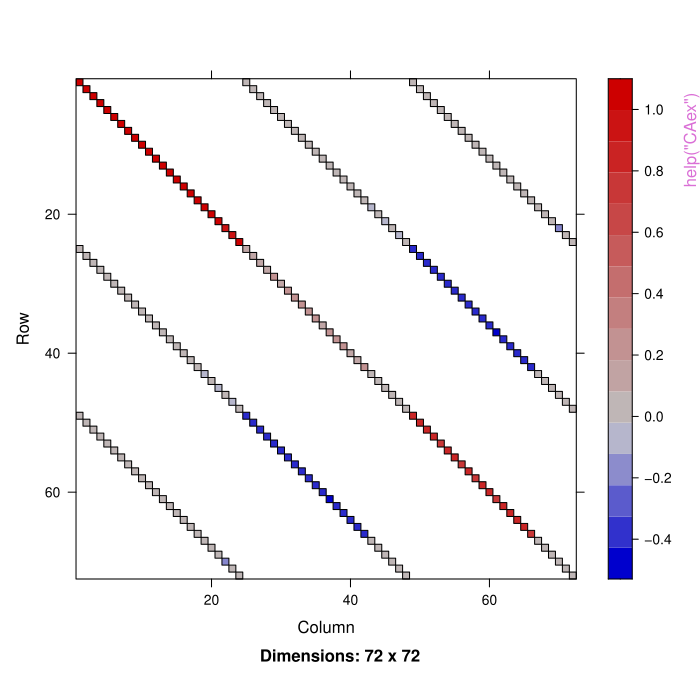

Write the R code that produced this figure.
pkgname <- "Matrix"
source(file.path(R.home("share"), "R", "examples-header.R"))
options(warn = 1)
library('Matrix')

base::assign(".oldSearch", base::search(), pos = 'CheckExEnv')
base::assign(".old_wd", base::getwd(), pos = 'CheckExEnv')
cleanEx()
nameEx("BunchKaufman-class")
### * BunchKaufman-class

flush(stderr()); flush(stdout())

### Name: BunchKaufman-class
### Title: Dense Bunch-Kaufman Factorizations
### Aliases: BunchKaufman-class pBunchKaufman-class
###   coerce,BunchKaufman,dtrMatrix-method
###   coerce,pBunchKaufman,dtpMatrix-method
###   determinant,BunchKaufman,logical-method
###   determinant,pBunchKaufman,logical-method
### Keywords: algebra array classes

### ** Examples

## Don't show: 
 
library(stats, pos = "package:base", verbose = FALSE)
library(utils, pos = "package:base", verbose = FALSE)
## End(Don't show)
showClass("BunchKaufman")
set.seed(1)

n <- 6L
(A <- forceSymmetric(Matrix(rnorm(n * n), n, n)))

## With dimnames, to see that they are propagated :
dimnames(A) <- rep.int(list(paste0("x", seq_len(n))), 2L)

(bk.A <- BunchKaufman(A))
str(e.bk.A <- expand2(bk.A, complete = FALSE), max.level = 2L)
str(E.bk.A <- expand2(bk.A, complete =  TRUE), max.level = 2L)

## Underlying LAPACK representation
(m.bk.A <- as(bk.A, "dtrMatrix"))
stopifnot(identical(as(m.bk.A, "matrix"), `dim<-`(bk.A@x, bk.A@Dim)))

## Number of factors is 2*b+1, b <= n, which can be nontrivial ...
(b <- (length(E.bk.A) - 1L) %/% 2L)

ae1 <- function(a, b, ...) all.equal(as(a, "matrix"), as(b, "matrix"), ...)
ae2 <- function(a, b, ...) ae1(unname(a), unname(b), ...)

## A ~ U DU U', U := prod(Pk Uk) in floating point
stopifnot(exprs = {
    identical(names(e.bk.A), c("U", "DU", "U."))
    identical(e.bk.A[["U" ]], Reduce(`%*%`, E.bk.A[seq_len(b)]))
    identical(e.bk.A[["U."]], t(e.bk.A[["U"]]))
    ae1(A, with(e.bk.A, U %*% DU %*% U.))
})

## Factorization handled as factorized matrix
b <- rnorm(n)
stopifnot(identical(det(A), det(bk.A)),
          identical(solve(A, b), solve(bk.A, b)))



cleanEx()
nameEx("BunchKaufman-methods")
### * BunchKaufman-methods

flush(stderr()); flush(stdout())

### Name: BunchKaufman-methods
### Title: Methods for Bunch-Kaufman Factorization
### Aliases: BunchKaufman BunchKaufman-methods
###   BunchKaufman,dspMatrix-method BunchKaufman,dsyMatrix-method
###   BunchKaufman,matrix-method
### Keywords: algebra array methods

### ** Examples

## Don't show: 
 
library(utils, pos = "package:base", verbose = FALSE)
## End(Don't show)
showMethods("BunchKaufman", inherited = FALSE)
set.seed(0)

data(CAex, package = "Matrix")
class(CAex) # dgCMatrix
isSymmetric(CAex) # symmetric, but not formally

A <- as(CAex, "symmetricMatrix")
class(A) # dsCMatrix

## Have methods for denseMatrix (unpacked and packed),
## but not yet sparseMatrix ...
## Not run: 
##D (bk.A <- BunchKaufman(A))
## End(Not run)
(bk.A <- BunchKaufman(as(A, "unpackedMatrix")))

## A ~ U DU U' in floating point
str(e.bk.A <- expand2(bk.A), max.level = 2L)
stopifnot(all.equal(as(A, "matrix"), as(Reduce(`%*%`, e.bk.A), "matrix")))



cleanEx()
nameEx("CAex")
### * CAex

flush(stderr()); flush(stdout())

### Name: CAex
### Title: Albers' example Matrix with "Difficult" Eigen Factorization
### Aliases: CAex
### Keywords: datasets

### ** Examples

## Don't show: 
 
library(utils, pos = "package:base", verbose = FALSE)
## End(Don't show)
data(CAex, package = "Matrix")
str(CAex) # of class "dgCMatrix"

image(CAex)# -> it's a simple band matrix with 5 bands
## and the eigen values are basically 1 (42 times) and 0 (30 x):
zapsmall(ev <- eigen(CAex, only.values=TRUE)$values)
## i.e., the matrix is symmetric, hence
sCA <- as(CAex, "symmetricMatrix")
## and
stopifnot(class(sCA) == "dsCMatrix",
          as(sCA, "matrix") == as(CAex, "matrix"))



cleanEx()
nameEx("CHMfactor-class")
### * CHMfactor-class

flush(stderr()); flush(stdout())

### Name: CHMfactor-class
### Title: Sparse Cholesky Factorizations
### Aliases: CHMfactor-class CHMsimpl-class CHMsuper-class dCHMsimpl-class
###   dCHMsuper-class nCHMsimpl-class nCHMsuper-class
###   coerce,CHMsimpl,dtCMatrix-method coerce,CHMsuper,dgCMatrix-method
###   determinant,CHMfactor,logical-method diag,CHMfactor-method
###   update,CHMfactor-method isLDL
### Keywords: algebra array classes programming utilities

### ** Examples

## Don't show: 
 
library(stats, pos = "package:base", verbose = FALSE)
library(utils, pos = "package:base", verbose = FALSE)
## End(Don't show)
showClass("dCHMsimpl")
showClass("dCHMsuper")
set.seed(2)

m <- 1000L
n <- 200L
M <- rsparsematrix(m, n, 0.01)
A <- crossprod(M)

## With dimnames, to see that they are propagated :
dimnames(A) <- dn <- rep.int(list(paste0("x", seq_len(n))), 2L)

(ch.A <- Cholesky(A)) # pivoted, by default
str(e.ch.A <- expand2(ch.A, LDL =  TRUE), max.level = 2L)
str(E.ch.A <- expand2(ch.A, LDL = FALSE), max.level = 2L)

ae1 <- function(a, b, ...) all.equal(as(a, "matrix"), as(b, "matrix"), ...)
ae2 <- function(a, b, ...) ae1(unname(a), unname(b), ...)

## A ~ P1' L1 D L1' P1 ~ P1' L L' P1 in floating point
stopifnot(exprs = {
    identical(names(e.ch.A), c("P1.", "L1", "D", "L1.", "P1"))
    identical(names(E.ch.A), c("P1.", "L" ,      "L." , "P1"))
    identical(e.ch.A[["P1"]],
              new("pMatrix", Dim = c(n, n), Dimnames = c(list(NULL), dn[2L]),
                  margin = 2L, perm = invertPerm(ch.A@perm, 0L, 1L)))
    identical(e.ch.A[["P1."]], t(e.ch.A[["P1"]]))
    identical(e.ch.A[["L1."]], t(e.ch.A[["L1"]]))
    identical(E.ch.A[["L." ]], t(E.ch.A[["L" ]]))
    identical(e.ch.A[["D"]], Diagonal(x = diag(ch.A)))
    all.equal(E.ch.A[["L"]], with(e.ch.A, L1 %*% sqrt(D)))
    ae1(A, with(e.ch.A, P1. %*% L1 %*% D %*% L1. %*% P1))
    ae1(A, with(E.ch.A, P1. %*% L  %*%         L.  %*% P1))
    ae2(A[ch.A@perm + 1L, ch.A@perm + 1L], with(e.ch.A, L1 %*% D %*% L1.))
    ae2(A[ch.A@perm + 1L, ch.A@perm + 1L], with(E.ch.A, L  %*%         L. ))
})

## Factorization handled as factorized matrix
## (in some cases only optionally, depending on arguments)
b <- rnorm(n)
stopifnot(identical(det(A), det(ch.A, sqrt = FALSE)),
          identical(solve(A, b), solve(ch.A, b, system = "A")))

u1 <- update(ch.A,   A , mult = sqrt(2))
u2 <- update(ch.A, t(M), mult = sqrt(2)) # updating with crossprod(M), not M
stopifnot(all.equal(u1, u2, tolerance = 1e-14))



cleanEx()
nameEx("Cholesky-class")
### * Cholesky-class

flush(stderr()); flush(stdout())

### Name: Cholesky-class
### Title: Dense Cholesky Factorizations
### Aliases: Cholesky-class pCholesky-class
###   coerce,Cholesky,dtrMatrix-method coerce,pCholesky,dtpMatrix-method
###   determinant,Cholesky,logical-method
###   determinant,pCholesky,logical-method diag,Cholesky-method
###   diag,pCholesky-method
### Keywords: algebra array classes

### ** Examples

## Don't show: 
 
library(stats, pos = "package:base", verbose = FALSE)
library(utils, pos = "package:base", verbose = FALSE)
## End(Don't show)
showClass("Cholesky")
set.seed(1)

m <- 30L
n <- 6L
(A <- crossprod(Matrix(rnorm(m * n), m, n)))

## With dimnames, to see that they are propagated :
dimnames(A) <- dn <- rep.int(list(paste0("x", seq_len(n))), 2L)

(ch.A <- Cholesky(A)) # pivoted, by default
str(e.ch.A <- expand2(ch.A, LDL =  TRUE), max.level = 2L)
str(E.ch.A <- expand2(ch.A, LDL = FALSE), max.level = 2L)

## Underlying LAPACK representation
(m.ch.A <- as(ch.A, "dtrMatrix")) # which is L', not L, because
A@uplo == "U"
stopifnot(identical(as(m.ch.A, "matrix"), `dim<-`(ch.A@x, ch.A@Dim)))

ae1 <- function(a, b, ...) all.equal(as(a, "matrix"), as(b, "matrix"), ...)
ae2 <- function(a, b, ...) ae1(unname(a), unname(b), ...)

## A ~ P1' L1 D L1' P1 ~ P1' L L' P1 in floating point
stopifnot(exprs = {
    identical(names(e.ch.A), c("P1.", "L1", "D", "L1.", "P1"))
    identical(names(E.ch.A), c("P1.", "L" ,      "L." , "P1"))
    identical(e.ch.A[["P1"]],
              new("pMatrix", Dim = c(n, n), Dimnames = c(list(NULL), dn[2L]),
                  margin = 2L, perm = invertPerm(ch.A@perm)))
    identical(e.ch.A[["P1."]], t(e.ch.A[["P1"]]))
    identical(e.ch.A[["L1."]], t(e.ch.A[["L1"]]))
    identical(E.ch.A[["L." ]], t(E.ch.A[["L" ]]))
    identical(e.ch.A[["D"]], Diagonal(x = diag(ch.A)))
    all.equal(E.ch.A[["L"]], with(e.ch.A, L1 %*% sqrt(D)))
    ae1(A, with(e.ch.A, P1. %*% L1 %*% D %*% L1. %*% P1))
    ae1(A, with(E.ch.A, P1. %*% L  %*%         L.  %*% P1))
    ae2(A[ch.A@perm, ch.A@perm], with(e.ch.A, L1 %*% D %*% L1.))
    ae2(A[ch.A@perm, ch.A@perm], with(E.ch.A, L  %*%         L. ))
})

## Factorization handled as factorized matrix
b <- rnorm(n)
all.equal(det(A), det(ch.A), tolerance = 0)
all.equal(solve(A, b), solve(ch.A, b), tolerance = 0)

## For identical results, we need the _unpivoted_ factorization
## computed by det(A) and solve(A, b)
(ch.A.nopivot <- Cholesky(A, perm = FALSE))
stopifnot(identical(det(A), det(ch.A.nopivot)),
          identical(solve(A, b), solve(ch.A.nopivot, b)))



cleanEx()
nameEx("Cholesky")
### * Cholesky

flush(stderr()); flush(stdout())

### Name: Cholesky-methods
### Title: Methods for Cholesky Factorization
### Aliases: Cholesky Cholesky-methods Cholesky,ddiMatrix-method
###   Cholesky,diagonalMatrix-method Cholesky,dsCMatrix-method
###   Cholesky,dsRMatrix-method Cholesky,dsTMatrix-method
###   Cholesky,dspMatrix-method Cholesky,dsyMatrix-method
###   Cholesky,generalMatrix-method Cholesky,matrix-method
###   Cholesky,symmetricMatrix-method Cholesky,triangularMatrix-method
###   .SuiteSparse_version
### Keywords: algebra array methods

### ** Examples

## Don't show: 
 
library(stats, pos = "package:base", verbose = FALSE)
library(utils, pos = "package:base", verbose = FALSE)
## End(Don't show)
showMethods("Cholesky", inherited = FALSE)
set.seed(0)

## ---- Dense ----------------------------------------------------------

## .... Positive definite ..............................................

n <- 6L
(A1 <- crossprod(Matrix(rnorm(n * n), n, n)))
(ch.A1.nopivot <- Cholesky(A1, perm = FALSE))
(ch.A1 <- Cholesky(A1))
stopifnot(exprs = {
    length(ch.A1@perm) == ncol(A1)
    isPerm(ch.A1@perm)
    is.unsorted(ch.A1@perm) # typically not the identity permutation
    length(ch.A1.nopivot@perm) == 0L
})

## A ~ P1' L D L' P1 ~ P1' L L' P1 in floating point
str(e.ch.A1 <- expand2(ch.A1, LDL =  TRUE), max.level = 2L)
str(E.ch.A1 <- expand2(ch.A1, LDL = FALSE), max.level = 2L)
stopifnot(exprs = {
    all.equal(as(A1, "matrix"), as(Reduce(`%*%`, e.ch.A1), "matrix"))
    all.equal(as(A1, "matrix"), as(Reduce(`%*%`, E.ch.A1), "matrix"))
})

## .... Positive semidefinite but not positive definite ................

A2 <- A1
A2[1L, ] <- A2[, 1L] <- 0
A2
try(Cholesky(A2, perm = FALSE)) # fails as not positive definite
ch.A2 <- Cholesky(A2) # returns, with a warning and ...
A2.hat <- Reduce(`%*%`, expand2(ch.A2, LDL = FALSE))
norm(A2 - A2.hat, "2") / norm(A2, "2") # 7.670858e-17

## .... Not positive semidefinite ......................................

A3 <- A1
A3[1L, ] <- A3[, 1L] <- -1
A3
try(Cholesky(A3, perm = FALSE)) # fails as not positive definite
ch.A3 <- Cholesky(A3) # returns, with a warning and ...
A3.hat <- Reduce(`%*%`, expand2(ch.A3, LDL = FALSE))
norm(A3 - A3.hat, "2") / norm(A3, "2") # 1.781568

## Indeed, 'A3' is not positive semidefinite, but 'A3.hat' _is_
ch.A3.hat <- Cholesky(A3.hat)
A3.hat.hat <- Reduce(`%*%`, expand2(ch.A3.hat, LDL = FALSE))
norm(A3.hat - A3.hat.hat, "2") / norm(A3.hat, "2") # 1.777944e-16

## ---- Sparse ---------------------------------------------------------

## Really just three cases modulo permutation :
##
##            type        factorization  minors of P1 A P1'
##   1  simplicial  P1 A P1' = L1 D L1'             nonzero
##   2  simplicial  P1 A P1' = L    L '            positive
##   3  supernodal  P1 A P2' = L    L '            positive

data(KNex, package = "Matrix")
A4 <- crossprod(KNex[["mm"]])

ch.A4 <-
list(pivoted =
     list(simpl1 = Cholesky(A4, perm =  TRUE, super = FALSE, LDL =  TRUE),
          simpl0 = Cholesky(A4, perm =  TRUE, super = FALSE, LDL = FALSE),
          super0 = Cholesky(A4, perm =  TRUE, super =  TRUE             )),
     unpivoted =
     list(simpl1 = Cholesky(A4, perm = FALSE, super = FALSE, LDL =  TRUE),
          simpl0 = Cholesky(A4, perm = FALSE, super = FALSE, LDL = FALSE),
          super0 = Cholesky(A4, perm = FALSE, super =  TRUE             )))
ch.A4

s <- simplify2array
rapply2 <- function(object, f, ...) rapply(object, f, , , how = "list", ...)

s(rapply2(ch.A4, isLDL))
s(m.ch.A4 <- rapply2(ch.A4, expand1, "L")) # giving L = L1 sqrt(D)

## By design, the pivoted and simplicial factorizations
## are more sparse than the unpivoted and supernodal ones ...
s(rapply2(m.ch.A4, object.size))

## Which is nicely visualized by lattice-based methods for 'image'
inm <- c("pivoted", "unpivoted")
jnm <- c("simpl1", "simpl0", "super0")
for(i in 1:2)
for(j in 1:3)
print(image(m.ch.A4[[c(i, j)]], main = paste(inm[i], jnm[j])),
            split = c(j, i, 3L, 2L), more = i * j < 6L)

simpl1 <- ch.A4[[c("pivoted", "simpl1")]]
stopifnot(exprs = {
    length(simpl1@perm) == ncol(A4)
    isPerm(simpl1@perm, 0L)
    is.unsorted(simpl1@perm) # typically not the identity permutation
})

## One can expand with and without D regardless of isLDL(.),
## but "without" requires L = L1 sqrt(D), which is conditional
## on min(diag(D)) >= 0, hence "with" is the default
isLDL(simpl1)
stopifnot(min(diag(simpl1)) >= 0)
str(e.ch.A4 <- expand2(simpl1, LDL =  TRUE), max.level = 2L) # default
str(E.ch.A4 <- expand2(simpl1, LDL = FALSE), max.level = 2L)
stopifnot(exprs = {
    all.equal(E.ch.A4[["L" ]], e.ch.A4[["L1" ]] %*% sqrt(e.ch.A4[["D"]]))
    all.equal(E.ch.A4[["L."]], sqrt(e.ch.A4[["D"]]) %*% e.ch.A4[["L1."]])
    all.equal(A4, as(Reduce(`%*%`, e.ch.A4), "symmetricMatrix"))
    all.equal(A4, as(Reduce(`%*%`, E.ch.A4), "symmetricMatrix"))
})

## The "same" permutation matrix with "alternate" representation
## [i, perm[i]] {margin=1} <-> [invertPerm(perm)[j], j] {margin=2}
alt <- function(P) {
    P@margin <- 1L + !(P@margin - 1L) # 1 <-> 2
    P@perm <- invertPerm(P@perm)
    P
}

## Expansions are elegant but inefficient (transposes are redundant)
## hence programmers should consider methods for 'expand1' and 'diag'
stopifnot(exprs = {
    identical(expand1(simpl1, "P1"), alt(e.ch.A4[["P1"]]))
    identical(expand1(simpl1, "L"), E.ch.A4[["L"]])
    identical(Diagonal(x = diag(simpl1)), e.ch.A4[["D"]])
})

## chol(A, pivot = value) is a simple wrapper around
## Cholesky(A, perm = value, LDL = FALSE, super = FALSE),
## returning L' = sqrt(D) L1' _but_ giving no information
## about the permutation P1
selectMethod("chol", "dsCMatrix")
stopifnot(all.equal(chol(A4, pivot = TRUE), E.ch.A4[["L."]]))

## Now a symmetric matrix with positive _and_ negative eigenvalues,
## hence _not_ positive semidefinite
A5 <- new("dsCMatrix",
          Dim = c(7L, 7L),
          p = c(0:1, 3L, 6:7, 10:11, 15L),
          i = c(0L, 0:1, 0:3, 2:5, 3:6),
          x = c(1, 6, 38, 10, 60, 103, -4, 6, -32, -247, -2, -16, -128, -2, -67))
(ev <- eigen(A5, only.values = TRUE)$values)
(t.ev <- table(factor(sign(ev), -1:1))) # the matrix "inertia"

ch.A5 <- Cholesky(A5)
isLDL(ch.A5)
(d.A5 <- diag(ch.A5)) # diag(D) is partly negative

## Sylvester's law of inertia holds here, but not in general
## in finite precision arithmetic
stopifnot(identical(table(factor(sign(d.A5), -1:1)), t.ev))

try(expand1(ch.A5, "L"))         # unable to compute L = L1 sqrt(D)
try(expand2(ch.A5, LDL = FALSE)) # ditto
try(chol(A5, pivot = TRUE))      # ditto

## The default expansion is "square root free" and still works here
str(e.ch.A5 <- expand2(ch.A5, LDL = TRUE), max.level = 2L)
stopifnot(all.equal(A5, as(Reduce(`%*%`, e.ch.A5), "symmetricMatrix")))

## Version of the SuiteSparse library, which includes CHOLMOD
.SuiteSparse_version()



cleanEx()
nameEx("CsparseMatrix-class")
### * CsparseMatrix-class

flush(stderr()); flush(stdout())

### Name: CsparseMatrix-class
### Title: Class "CsparseMatrix" of Sparse Matrices in Column-compressed
###   Form
### Aliases: CsparseMatrix-class Arith,CsparseMatrix,CsparseMatrix-method
###   Arith,CsparseMatrix,numeric-method Arith,numeric,CsparseMatrix-method
###   Compare,CsparseMatrix,CsparseMatrix-method
###   Logic,CsparseMatrix,CsparseMatrix-method Math,CsparseMatrix-method
###   coerce,CsparseMatrix,sparseVector-method
###   coerce,matrix,CsparseMatrix-method coerce,vector,CsparseMatrix-method
###   diag,CsparseMatrix-method diag<-,CsparseMatrix-method
###   log,CsparseMatrix-method t,CsparseMatrix-method .validateCsparse
### Keywords: array classes

### ** Examples

getClass("CsparseMatrix")

## The common validity check function (based on C code):
getValidity(getClass("CsparseMatrix"))



cleanEx()
nameEx("Diagonal")
### * Diagonal

flush(stderr()); flush(stdout())

### Name: Diagonal
### Title: Construct a Diagonal Matrix
### Aliases: Diagonal .sparseDiagonal .trDiagonal .symDiagonal
### Keywords: array utilities

### ** Examples

## Don't show: 
 
library(stats, pos = "package:base", verbose = FALSE)
## End(Don't show)
Diagonal(3)
Diagonal(x = 10^(3:1))
Diagonal(x = (1:4) >= 2)#-> "ldiMatrix"

## Use Diagonal() + kronecker() for "repeated-block" matrices:
M1 <- Matrix(0+0:5, 2,3)
(M <- kronecker(Diagonal(3), M1))

(S <- crossprod(Matrix(rbinom(60, size=1, prob=0.1), 10,6)))
(SI <- S + 10*.symDiagonal(6)) # sparse symmetric still
stopifnot(is(SI, "dsCMatrix"))
(I4 <- .sparseDiagonal(4, shape="t"))# now (2012-10) unitriangular
stopifnot(I4@diag == "U", all(I4 == diag(4)))
## Don't show: 
  L <- Diagonal(5, TRUE)
  stopifnot(L@diag == "U", identical(L, Diagonal(5) > 0))
## End(Don't show)



cleanEx()
nameEx("Hilbert")
### * Hilbert

flush(stderr()); flush(stdout())

### Name: Hilbert
### Title: Generate a Hilbert matrix
### Aliases: Hilbert
### Keywords: array utilities

### ** Examples

Hilbert(6)



cleanEx()
nameEx("KNex")
### * KNex

flush(stderr()); flush(stdout())

### Name: KNex
### Title: Koenker-Ng Example Sparse Model Matrix and Response Vector
### Aliases: KNex
### Keywords: datasets

### ** Examples

## Don't show: 
 
library(utils, pos = "package:base", verbose = FALSE)
## End(Don't show)
data(KNex, package = "Matrix")
class(KNex$mm)
dim(KNex$mm)
image(KNex$mm)
str(KNex)

system.time( # a fraction of a second
  sparse.sol <- with(KNex, solve(crossprod(mm), crossprod(mm, y))))

head(round(sparse.sol,3))

## Compare with QR-based solution ("more accurate, but slightly slower"):
system.time(
  sp.sol2 <- with(KNex, qr.coef(qr(mm), y) ))

all.equal(sparse.sol, sp.sol2, tolerance = 1e-13) # TRUE



cleanEx()
nameEx("KhatriRao")
### * KhatriRao

flush(stderr()); flush(stdout())

### Name: KhatriRao
### Title: Khatri-Rao Matrix Product
### Aliases: KhatriRao
### Keywords: algebra arith array utilities

### ** Examples

## Example with very small matrices:
m <- matrix(1:12,3,4)
d <- diag(1:4)
KhatriRao(m,d)
KhatriRao(d,m)
dimnames(m) <- list(LETTERS[1:3], letters[1:4])
KhatriRao(m,d, make.dimnames=TRUE)
KhatriRao(d,m, make.dimnames=TRUE)
dimnames(d) <- list(NULL, paste0("D", 1:4))
KhatriRao(m,d, make.dimnames=TRUE)
KhatriRao(d,m, make.dimnames=TRUE)
dimnames(d) <- list(paste0("d", 10*1:4), paste0("D", 1:4))
(Kmd <- KhatriRao(m,d, make.dimnames=TRUE))
(Kdm <- KhatriRao(d,m, make.dimnames=TRUE))

nm <- as(m, "nsparseMatrix")
nd <- as(d, "nsparseMatrix")
KhatriRao(nm,nd, make.dimnames=TRUE)
KhatriRao(nd,nm, make.dimnames=TRUE)

stopifnot(dim(KhatriRao(m,d)) == c(nrow(m)*nrow(d), ncol(d)))
## border cases / checks:
zm <- nm; zm[] <- FALSE # all FALSE matrix
stopifnot(all(K1 <- KhatriRao(nd, zm) == 0), identical(dim(K1), c(12L, 4L)),
          all(K2 <- KhatriRao(zm, nd) == 0), identical(dim(K2), c(12L, 4L)))

d0 <- d; d0[] <- 0; m0 <- Matrix(d0[-1,])
stopifnot(all(K3 <- KhatriRao(d0, m) == 0), identical(dim(K3), dim(Kdm)),
	  all(K4 <- KhatriRao(m, d0) == 0), identical(dim(K4), dim(Kmd)),
	  all(KhatriRao(d0, d0) == 0), all(KhatriRao(m0, d0) == 0),
	  all(KhatriRao(d0, m0) == 0), all(KhatriRao(m0, m0) == 0),
	  identical(dimnames(KhatriRao(m, d0, make.dimnames=TRUE)), dimnames(Kmd)))

## a matrix with "structural" and non-structural zeros:
m01 <- new("dgCMatrix", i = c(0L, 2L, 0L, 1L), p = c(0L, 0L, 0L, 2L, 4L),
           Dim = 3:4, x = c(1, 0, 1, 0))
D4 <- Diagonal(4, x=1:4) # "as" d
DU <- Diagonal(4)# unit-diagonal: uplo="U"
(K5  <- KhatriRao( d, m01))
K5d  <- KhatriRao( d, m01, sparseY=FALSE)
K5Dd <- KhatriRao(D4, m01, sparseY=FALSE)
K5Ud <- KhatriRao(DU, m01, sparseY=FALSE)
(K6  <- KhatriRao(diag(3),     t(m01)))
K6D  <- KhatriRao(Diagonal(3), t(m01))
K6d  <- KhatriRao(diag(3),     t(m01), sparseY=FALSE)
K6Dd <- KhatriRao(Diagonal(3), t(m01), sparseY=FALSE)
stopifnot(exprs = {
    all(K5 == K5d)
    identical(cbind(c(7L, 10L), c(3L, 4L)),
              which(K5 != 0, arr.ind = TRUE, useNames=FALSE))
    identical(K5d, K5Dd)
    identical(K6, K6D)
    all(K6 == K6d)
    identical(cbind(3:4, 1L),
              which(K6 != 0, arr.ind = TRUE, useNames=FALSE))
    identical(K6d, K6Dd)
})



cleanEx()
nameEx("LU-class")
### * LU-class

flush(stderr()); flush(stdout())

### Name: denseLU-class
### Title: Dense LU Factorizations
### Aliases: denseLU-class coerce,denseLU,dgeMatrix-method
###   determinant,denseLU,logical-method
### Keywords: algebra array classes

### ** Examples

## Don't show: 
 
library(stats, pos = "package:base", verbose = FALSE)
library(utils, pos = "package:base", verbose = FALSE)
## End(Don't show)
showClass("denseLU")
set.seed(1)

n <- 3L
(A <- Matrix(round(rnorm(n * n), 2L), n, n))

## With dimnames, to see that they are propagated :
dimnames(A) <- dn <- list(paste0("r", seq_len(n)),
                          paste0("c", seq_len(n)))

(lu.A <- lu(A))
str(e.lu.A <- expand2(lu.A), max.level = 2L)

## Underlying LAPACK representation
(m.lu.A <- as(lu.A, "dgeMatrix")) # which is L and U interlaced
stopifnot(identical(as(m.lu.A, "matrix"), `dim<-`(lu.A@x, lu.A@Dim)))

ae1 <- function(a, b, ...) all.equal(as(a, "matrix"), as(b, "matrix"), ...)
ae2 <- function(a, b, ...) ae1(unname(a), unname(b), ...)

## A ~ P1' L U in floating point
stopifnot(exprs = {
    identical(names(e.lu.A), c("P1.", "L", "U"))
    identical(e.lu.A[["P1."]],
              new(  "pMatrix", Dim = c(n, n), Dimnames = c(dn[1L], list(NULL)),
                  margin = 1L, perm = invertPerm(asPerm(lu.A@perm))))
    identical(e.lu.A[["L"]],
              new("dtrMatrix", Dim = c(n, n), Dimnames = list(NULL, NULL),
                  uplo = "L", diag = "U", x = lu.A@x))
    identical(e.lu.A[["U"]],
              new("dtrMatrix", Dim = c(n, n), Dimnames = c(list(NULL), dn[2L]),
                  uplo = "U", diag = "N", x = lu.A@x))
    ae1(A, with(e.lu.A, P1. %*% L %*% U))
    ae2(A[asPerm(lu.A@perm), ], with(e.lu.A, L %*% U))
})

## Factorization handled as factorized matrix
b <- rnorm(n)
stopifnot(identical(det(A), det(lu.A)),
          identical(solve(A, b), solve(lu.A, b)))



cleanEx()
nameEx("Matrix-class")
### * Matrix-class

flush(stderr()); flush(stdout())

### Name: Matrix-class
### Title: Virtual Class "Matrix" of Matrices
### Aliases: Matrix-class !,Matrix-method &,Matrix,ddiMatrix-method
###   &,Matrix,ldiMatrix-method *,Matrix,ddiMatrix-method
###   *,Matrix,ldiMatrix-method +,Matrix,missing-method
###   -,Matrix,missing-method Arith,Matrix,Matrix-method
###   Arith,Matrix,lsparseMatrix-method Arith,Matrix,nsparseMatrix-method
###   Logic,ANY,Matrix-method Logic,Matrix,ANY-method
###   Logic,Matrix,nMatrix-method Math2,Matrix-method Ops,ANY,Matrix-method
###   Ops,Matrix,ANY-method Ops,Matrix,NULL-method
###   Ops,Matrix,ddiMatrix-method Ops,Matrix,ldiMatrix-method
###   Ops,Matrix,matrix-method Ops,Matrix,sparseVector-method
###   Ops,NULL,Matrix-method Ops,matrix,Matrix-method Summary,Matrix-method
###   ^,Matrix,ddiMatrix-method ^,Matrix,ldiMatrix-method
###   as.array,Matrix-method as.complex,Matrix-method
###   as.integer,Matrix-method as.logical,Matrix-method
###   as.matrix,Matrix-method as.numeric,Matrix-method
###   as.vector,Matrix-method coerce,ANY,Matrix-method
###   coerce,Matrix,CsparseMatrix-method coerce,Matrix,RsparseMatrix-method
###   coerce,Matrix,TsparseMatrix-method coerce,Matrix,array-method
###   coerce,Matrix,complex-method coerce,Matrix,corMatrix-method
###   coerce,Matrix,dMatrix-method coerce,Matrix,ddenseMatrix-method
###   coerce,Matrix,denseMatrix-method coerce,Matrix,diagonalMatrix-method
###   coerce,Matrix,double-method coerce,Matrix,dpoMatrix-method
###   coerce,Matrix,dppMatrix-method coerce,Matrix,dsparseMatrix-method
###   coerce,Matrix,generalMatrix-method coerce,Matrix,indMatrix-method
###   coerce,Matrix,integer-method coerce,Matrix,lMatrix-method
###   coerce,Matrix,ldenseMatrix-method coerce,Matrix,logical-method
###   coerce,Matrix,lsparseMatrix-method coerce,Matrix,matrix-method
###   coerce,Matrix,nMatrix-method coerce,Matrix,ndenseMatrix-method
###   coerce,Matrix,nsparseMatrix-method coerce,Matrix,numeric-method
###   coerce,Matrix,pMatrix-method coerce,Matrix,packedMatrix-method
###   coerce,Matrix,pcorMatrix-method coerce,Matrix,sparseMatrix-method
###   coerce,Matrix,symmetricMatrix-method
###   coerce,Matrix,triangularMatrix-method
###   coerce,Matrix,unpackedMatrix-method coerce,Matrix,vector-method
###   coerce,matrix,Matrix-method coerce,vector,Matrix-method
###   determinant,Matrix,missing-method determinant,Matrix,logical-method
###   diff,Matrix-method dim,Matrix-method dimnames,Matrix-method
###   dimnames<-,Matrix,NULL-method dimnames<-,Matrix,list-method
###   drop,Matrix-method head,Matrix-method initialize,Matrix-method
###   length,Matrix-method tail,Matrix-method unname,Matrix-method det
### Keywords: array classes

### ** Examples

slotNames("Matrix")

cl <- getClass("Matrix")
names(cl@subclasses) # more than 40 ..

showClass("Matrix")#> output with slots and all subclasses

(M <- Matrix(c(0,1,0,0), 6, 4))
dim(M)
diag(M)
cm <- M[1:4,] + 10*Diagonal(4)
diff(M)
## can reshape it even :
dim(M) <- c(2, 12)
M
stopifnot(identical(M, Matrix(c(0,1,0,0), 2,12)),
          all.equal(det(cm),
                    determinant(as(cm,"matrix"), log=FALSE)$modulus,
                    check.attributes=FALSE))



cleanEx()
nameEx("Matrix")
### * Matrix

flush(stderr()); flush(stdout())

### Name: Matrix
### Title: Construct a Classed Matrix
### Aliases: Matrix
### Keywords: array utilities

### ** Examples

## Don't show: 
 
library(utils, pos = "package:base", verbose = FALSE)
## End(Don't show)
Matrix(0, 3, 2)             # 3 by 2 matrix of zeros -> sparse
Matrix(0, 3, 2, sparse=FALSE)# -> 'dense'

## 4 cases - 3 different results :
Matrix(0, 2, 2)              # diagonal !
Matrix(0, 2, 2, sparse=FALSE)# (ditto)
Matrix(0, 2, 2,               doDiag=FALSE)# -> sparse symm. "dsCMatrix"
Matrix(0, 2, 2, sparse=FALSE, doDiag=FALSE)# -> dense  symm. "dsyMatrix"

Matrix(1:6, 3, 2)           # a 3 by 2 matrix (+ integer warning)
Matrix(1:6 + 1, nrow=3)

## logical ones:
Matrix(diag(4) >  0) # -> "ldiMatrix" with diag = "U"
Matrix(diag(4) >  0, sparse=TRUE) #  (ditto)
Matrix(diag(4) >= 0) # -> "lsyMatrix" (of all 'TRUE')
## triangular
l3 <- upper.tri(matrix(,3,3))
(M <- Matrix(l3))   # -> "ltCMatrix"
Matrix(! l3)        # -> "ltrMatrix"
as(l3, "CsparseMatrix")# "lgCMatrix"

Matrix(1:9, nrow=3,
       dimnames = list(c("a", "b", "c"), c("A", "B", "C")))
(I3 <- Matrix(diag(3)))# identity, i.e., unit "diagonalMatrix"
str(I3) # note  'diag = "U"' and the empty 'x' slot

(A <- cbind(a=c(2,1), b=1:2))# symmetric *apart* from dimnames
Matrix(A)                    # hence 'dgeMatrix'
(As <- Matrix(A, dimnames = list(NULL,NULL)))# -> symmetric
forceSymmetric(A) # also symmetric, w/ symm. dimnames
stopifnot(is(As, "symmetricMatrix"),
          is(Matrix(0, 3,3), "sparseMatrix"),
          is(Matrix(FALSE, 1,1), "sparseMatrix"))



cleanEx()
nameEx("MatrixClass")
### * MatrixClass

flush(stderr()); flush(stdout())

### Name: MatrixClass
### Title: The Matrix (Super-) Class of a Class
### Aliases: MatrixClass
### Keywords: utilities

### ** Examples

mkA <- setClass("A", contains="dgCMatrix")
(A <- mkA())
stopifnot(identical(
     MatrixClass("A"),
     "dgCMatrix"))



cleanEx()
nameEx("MatrixFactorization-class")
### * MatrixFactorization-class

flush(stderr()); flush(stdout())

### Name: MatrixFactorization-class
### Title: Virtual Class "MatrixFactorization" of Matrix Factorizations
### Aliases: MatrixFactorization-class BunchKaufmanFactorization-class
###   CholeskyFactorization-class SchurFactorization-class LU-class
###   QR-class determinant,MatrixFactorization,missing-method
###   dim,MatrixFactorization-method dimnames,MatrixFactorization-method
###   dimnames<-,MatrixFactorization,NULL-method
###   dimnames<-,MatrixFactorization,list-method
###   length,MatrixFactorization-method show,MatrixFactorization-method
###   unname,MatrixFactorization-method
###   show,BunchKaufmanFactorization-method
###   show,CholeskyFactorization-method show,SchurFactorization-method
###   show,LU-method show,QR-method
### Keywords: algebra array classes

### ** Examples

showClass("MatrixFactorization")



cleanEx()
nameEx("RsparseMatrix-class")
### * RsparseMatrix-class

flush(stderr()); flush(stdout())

### Name: RsparseMatrix-class
### Title: Class "RsparseMatrix" of Sparse Matrices in Row-compressed Form
### Aliases: RsparseMatrix-class coerce,RsparseMatrix,sparseVector-method
###   coerce,matrix,RsparseMatrix-method coerce,vector,RsparseMatrix-method
###   diag,RsparseMatrix-method diag<-,RsparseMatrix-method
###   t,RsparseMatrix-method
### Keywords: array classes

### ** Examples

showClass("RsparseMatrix")



cleanEx()
nameEx("Schur-class")
### * Schur-class

flush(stderr()); flush(stdout())

### Name: Schur-class
### Title: Schur Factorizations
### Aliases: Schur-class determinant,Schur,logical-method
### Keywords: algebra array classes

### ** Examples

## Don't show: 
 
library(stats, pos = "package:base", verbose = FALSE)
library(utils, pos = "package:base", verbose = FALSE)
## End(Don't show)
showClass("Schur")
set.seed(0)

n <- 4L
(A <- Matrix(rnorm(n * n), n, n))

## With dimnames, to see that they are propagated :
dimnames(A) <- list(paste0("r", seq_len(n)),
                    paste0("c", seq_len(n)))

(sch.A <- Schur(A))
str(e.sch.A <- expand2(sch.A), max.level = 2L)

## A ~ Q T Q' in floating point
stopifnot(exprs = {
    identical(names(e.sch.A), c("Q", "T", "Q."))
    all.equal(A, with(e.sch.A, Q %*% T %*% Q.))
})

## Factorization handled as factorized matrix
b <- rnorm(n)
stopifnot(all.equal(det(A), det(sch.A)),
          all.equal(solve(A, b), solve(sch.A, b)))

## One of the non-general cases:
Schur(Diagonal(6L))



cleanEx()
nameEx("Schur")
### * Schur

flush(stderr()); flush(stdout())

### Name: Schur-methods
### Title: Methods for Schur Factorization
### Aliases: Schur Schur-methods Schur,dgeMatrix-method
###   Schur,diagonalMatrix-method Schur,dsyMatrix-method
###   Schur,generalMatrix-method Schur,matrix-method
###   Schur,symmetricMatrix-method Schur,triangularMatrix-method
### Keywords: algebra array methods

### ** Examples

## Don't show: 
 
library(stats, pos = "package:base", verbose = FALSE)
library(utils, pos = "package:base", verbose = FALSE)
## End(Don't show)
showMethods("Schur", inherited = FALSE)
set.seed(0)

Schur(Hilbert(9L)) # real eigenvalues

(A <- Matrix(round(rnorm(25L, sd = 100)), 5L, 5L))
(sch.A <- Schur(A)) # complex eigenvalues

## A ~ Q T Q' in floating point
str(e.sch.A <- expand2(sch.A), max.level = 2L)
stopifnot(all.equal(A, Reduce(`%*%`, e.sch.A)))

(e1 <- eigen(sch.A@T, only.values = TRUE)$values)
(e2 <- eigen(    A  , only.values = TRUE)$values)
(e3 <- sch.A@EValues)

stopifnot(exprs = {
    all.equal(e1, e2, tolerance = 1e-13)
    all.equal(e1, e3[order(Mod(e3), decreasing = TRUE)], tolerance = 1e-13) 
    identical(Schur(A, vectors = FALSE),
              list(T = sch.A@T, EValues = e3))    
    identical(Schur(as(A, "matrix")),
              list(Q = as(sch.A@Q, "matrix"),
                   T = as(sch.A@T, "matrix"), EValues = e3))
})



cleanEx()
nameEx("Subassign-methods")
### * Subassign-methods

flush(stderr()); flush(stdout())

### Name: Subassign-methods
### Title: Methods for "[<-" - Assigning to Subsets for 'Matrix'
### Aliases: [<- [<--methods Subassign-methods
###   [<-,CsparseMatrix,Matrix,missing,replValue-method
###   [<-,CsparseMatrix,index,index,replValue-method
###   [<-,CsparseMatrix,index,index,sparseVector-method
###   [<-,CsparseMatrix,index,missing,replValue-method
###   [<-,CsparseMatrix,index,missing,sparseVector-method
###   [<-,CsparseMatrix,matrix,missing,replValue-method
###   [<-,CsparseMatrix,missing,index,replValue-method
###   [<-,CsparseMatrix,missing,index,sparseVector-method
###   [<-,Matrix,ANY,ANY,ANY-method [<-,Matrix,ANY,ANY,Matrix-method
###   [<-,Matrix,ANY,ANY,matrix-method [<-,Matrix,ANY,missing,Matrix-method
###   [<-,Matrix,ANY,missing,matrix-method
###   [<-,Matrix,ldenseMatrix,missing,replValue-method
###   [<-,Matrix,lsparseMatrix,missing,replValue-method
###   [<-,Matrix,matrix,missing,replValue-method
###   [<-,Matrix,missing,ANY,Matrix-method
###   [<-,Matrix,missing,ANY,matrix-method
###   [<-,Matrix,ndenseMatrix,missing,replValue-method
###   [<-,Matrix,nsparseMatrix,missing,replValue-method
###   [<-,RsparseMatrix,index,index,replValue-method
###   [<-,RsparseMatrix,index,index,sparseVector-method
###   [<-,RsparseMatrix,index,missing,replValue-method
###   [<-,RsparseMatrix,index,missing,sparseVector-method
###   [<-,RsparseMatrix,matrix,missing,replValue-method
###   [<-,RsparseMatrix,missing,index,replValue-method
###   [<-,RsparseMatrix,missing,index,sparseVector-method
###   [<-,TsparseMatrix,Matrix,missing,replValue-method
###   [<-,TsparseMatrix,index,index,replValue-method
###   [<-,TsparseMatrix,index,index,sparseVector-method
###   [<-,TsparseMatrix,index,missing,replValue-method
###   [<-,TsparseMatrix,index,missing,sparseVector-method
###   [<-,TsparseMatrix,matrix,missing,replValue-method
###   [<-,TsparseMatrix,missing,index,replValue-method
###   [<-,TsparseMatrix,missing,index,sparseVector-method
###   [<-,denseMatrix,index,index,replValue-method
###   [<-,denseMatrix,index,missing,replValue-method
###   [<-,denseMatrix,matrix,missing,replValue-method
###   [<-,denseMatrix,missing,index,replValue-method
###   [<-,denseMatrix,missing,missing,ANY-method
###   [<-,diagonalMatrix,index,index,replValue-method
###   [<-,diagonalMatrix,index,index,sparseMatrix-method
###   [<-,diagonalMatrix,index,index,sparseVector-method
###   [<-,diagonalMatrix,index,missing,replValue-method
###   [<-,diagonalMatrix,index,missing,sparseMatrix-method
###   [<-,diagonalMatrix,index,missing,sparseVector-method
###   [<-,diagonalMatrix,matrix,missing,replValue-method
###   [<-,diagonalMatrix,missing,index,replValue-method
###   [<-,diagonalMatrix,missing,index,sparseMatrix-method
###   [<-,diagonalMatrix,missing,index,sparseVector-method
###   [<-,diagonalMatrix,missing,missing,ANY-method
###   [<-,indMatrix,index,index,ANY-method
###   [<-,indMatrix,index,missing,ANY-method
###   [<-,indMatrix,missing,index,ANY-method
###   [<-,indMatrix,missing,missing,ANY-method
###   [<-,sparseMatrix,ANY,ANY,sparseMatrix-method
###   [<-,sparseMatrix,ANY,missing,sparseMatrix-method
###   [<-,sparseMatrix,missing,ANY,sparseMatrix-method
###   [<-,sparseMatrix,missing,missing,ANY-method
###   [<-,sparseVector,index,missing,replValueSp-method
###   [<-,sparseVector,sparseVector,missing,replValueSp-method
### Keywords: array methods

### ** Examples

## Don't show: 
 
library(stats, pos = "package:base", verbose = FALSE)
## End(Don't show)
set.seed(101)
(a <- m <- Matrix(round(rnorm(7*4),2), nrow = 7))

a[] <- 2.2 # <<- replaces **every** entry
a
## as do these:
a[,] <- 3 ; a[TRUE,] <- 4

m[2, 3]  <- 3.14 # simple number
m[3, 3:4]<- 3:4  # simple numeric of length 2

## sub matrix assignment:
m[-(4:7), 3:4] <- cbind(1,2:4) #-> upper right corner of 'm'
m[3:5, 2:3] <- 0
m[6:7, 1:2] <- Diagonal(2)
m

## rows or columns only:
m[1,] <- 10
m[,2] <- 1:7
m[-(1:6), ] <- 3:0 # not the first 6 rows, i.e. only the 7th
as(m, "sparseMatrix")



cleanEx()
nameEx("TsparseMatrix-class")
### * TsparseMatrix-class

flush(stderr()); flush(stdout())

### Name: TsparseMatrix-class
### Title: Class "TsparseMatrix" of Sparse Matrices in Triplet Form
### Aliases: TsparseMatrix-class coerce,TsparseMatrix,sparseVector-method
###   coerce,matrix,TsparseMatrix-method coerce,vector,TsparseMatrix-method
###   diag,TsparseMatrix-method diag<-,TsparseMatrix-method
###   t,TsparseMatrix-method
### Keywords: array classes

### ** Examples

showClass("TsparseMatrix")
## or just the subclasses' names
names(getClass("TsparseMatrix")@subclasses)

T3 <- spMatrix(3,4, i=c(1,3:1), j=c(2,4:2), x=1:4)
T3 # only 3 non-zero entries, 5 = 1+4 !
## Don't show: 
stopifnot(nnzero(T3) == 3)
## End(Don't show)



cleanEx()
nameEx("USCounties")
### * USCounties

flush(stderr()); flush(stdout())

### Name: USCounties
### Title: Contiguity Matrix of U.S. Counties
### Aliases: USCounties
### Keywords: datasets

### ** Examples

## Don't show: 
 
library(stats, pos = "package:base", verbose = FALSE)
library(utils, pos = "package:base", verbose = FALSE)
## End(Don't show)
data(USCounties, package = "Matrix")
(n <- ncol(USCounties))
I <- .symDiagonal(n)

set.seed(1)
r <- 50L
rho <- 1 / runif(r, 0, 0.5)

system.time(MJ0 <- sapply(rho, function(mult)
    determinant(USCounties + mult * I, logarithm = TRUE)$modulus))

## Can be done faster by updating the Cholesky factor:

C1 <- Cholesky(USCounties, Imult = 2)
system.time(MJ1 <- sapply(rho, function(mult)
    determinant(update(C1, USCounties, mult), sqrt = FALSE)$modulus))
stopifnot(all.equal(MJ0, MJ1))

C2 <- Cholesky(USCounties, super = TRUE, Imult = 2)
system.time(MJ2 <- sapply(rho, function(mult)
    determinant(update(C2, USCounties, mult), sqrt = FALSE)$modulus))
stopifnot(all.equal(MJ0, MJ2))



cleanEx()
nameEx("Xtrct-methods")
### * Xtrct-methods

flush(stderr()); flush(stdout())

### Name: Subscript-methods
### Title: Methods for "[": Extraction or Subsetting in Package 'Matrix'
### Aliases: [ [-methods Subscript-methods [,Matrix,ANY,NULL,ANY-method
###   [,Matrix,NULL,ANY,ANY-method [,Matrix,NULL,NULL,ANY-method
###   [,Matrix,index,index,logical-method
###   [,Matrix,index,index,missing-method
###   [,Matrix,index,missing,logical-method
###   [,Matrix,index,missing,missing-method
###   [,Matrix,lMatrix,missing,missing-method
###   [,Matrix,matrix,missing,missing-method
###   [,Matrix,missing,index,logical-method
###   [,Matrix,missing,index,missing-method
###   [,Matrix,missing,missing,logical-method
###   [,Matrix,missing,missing,missing-method
###   [,Matrix,nMatrix,missing,missing-method
###   [,abIndex,index,ANY,ANY-method [,sparseVector,index,ANY,ANY-method
###   [,sparseVector,lsparseVector,ANY,ANY-method
###   [,sparseVector,nsparseVector,ANY,ANY-method
### Keywords: array methods

### ** Examples

## Don't show: 
 
library(stats, pos = "package:base", verbose = FALSE)
library(utils, pos = "package:base", verbose = FALSE)
## End(Don't show)
str(m <- Matrix(round(rnorm(7*4),2), nrow = 7))
stopifnot(identical(m, m[]))
m[2, 3]   # simple number
m[2, 3:4] # simple numeric of length 2
m[2, 3:4, drop=FALSE] # sub matrix of class 'dgeMatrix'
## rows or columns only:
m[1,]     # first row, as simple numeric vector
m[,1:2]   # sub matrix of first two columns

showMethods("[", inherited = FALSE)



cleanEx()
nameEx("abIndex-class")
### * abIndex-class

flush(stderr()); flush(stdout())

### Name: abIndex-class
### Title: Class "abIndex" of Abstract Index Vectors
### Aliases: abIndex-class seqMat-class Arith,abIndex,abIndex-method
###   Arith,abIndex,numLike-method Arith,numLike,abIndex-method
###   Ops,ANY,abIndex-method Ops,abIndex,ANY-method
###   Ops,abIndex,abIndex-method Summary,abIndex-method
###   as.integer,abIndex-method as.numeric,abIndex-method
###   as.vector,abIndex-method coerce,abIndex,integer-method
###   coerce,abIndex,numeric-method coerce,abIndex,seqMat-method
###   coerce,abIndex,vector-method coerce,logical,abIndex-method
###   coerce,numeric,abIndex-method drop,abIndex-method
###   length,abIndex-method show,abIndex-method
###   coerce,numeric,seqMat-method coerce,seqMat,abIndex-method
###   coerce,seqMat,numeric-method
### Keywords: classes

### ** Examples

## Don't show: 
 
library(utils, pos = "package:base", verbose = FALSE)
## End(Don't show)
showClass("abIndex")
ii <- c(-3:40, 20:70)
str(ai <- as(ii, "abIndex"))# note
ai # -> show() method

stopifnot(identical(-3:20,
                    as(abIseq1(-3,20), "vector")))



cleanEx()
nameEx("abIseq")
### * abIseq

flush(stderr()); flush(stdout())

### Name: abIseq
### Title: Sequence Generation of "abIndex", Abstract Index Vectors
### Aliases: abIseq abIseq1 c.abIndex
### Keywords: manip utilities

### ** Examples

stopifnot(identical(-3:20,
                    as(abIseq1(-3,20), "vector")))

try( ## (arithmetic) not yet implemented
abIseq(1, 50, by = 3)
)




cleanEx()
nameEx("all-methods")
### * all-methods

flush(stderr()); flush(stdout())

### Name: all-methods
### Title: "Matrix" Methods for Functions all() and any()
### Aliases: all all-methods any any-methods all,Matrix-method
###   all,ddiMatrix-method all,ldiMatrix-method all,lsparseMatrix-method
###   all,nsparseMatrix-method any,Matrix-method any,ddiMatrix-method
###   any,lMatrix-method any,ldiMatrix-method any,nsparseMatrix-method
### Keywords: logic methods

### ** Examples

M <- Matrix(1:12 +0, 3,4)
all(M >= 1) # TRUE
any(M < 0 ) # FALSE
MN <- M; MN[2,3] <- NA; MN
all(MN >= 0) # NA
any(MN <  0) # NA
any(MN <  0, na.rm = TRUE) # -> FALSE
## Don't show: 
sM <- as(MN, "sparseMatrix")
stopifnot(all(M >= 1), !any(M < 0),
          all.equal((sM >= 1), as(MN >= 1, "sparseMatrix")),
          ## MN:
          any(MN < 2), !all(MN < 5),
          is.na(all(MN >= 0)), is.na(any(MN < 0)),
          all(MN >= 0, na.rm=TRUE), !any(MN < 0, na.rm=TRUE),
          ## same for sM :
          any(sM < 2), !all(sM < 5),
          is.na(all(sM >= 0)), is.na(any(sM < 0)),
          all(sM >= 0, na.rm=TRUE), !any(sM < 0, na.rm=TRUE)
         )
## End(Don't show)



cleanEx()
nameEx("all.equal-methods")
### * all.equal-methods

flush(stderr()); flush(stdout())

### Name: all.equal-methods
### Title: Matrix Package Methods for Function all.equal()
### Aliases: all.equal all.equal-methods all.equal,ANY,Matrix-method
###   all.equal,ANY,sparseMatrix-method all.equal,ANY,sparseVector-method
###   all.equal,Matrix,ANY-method all.equal,Matrix,Matrix-method
###   all.equal,abIndex,abIndex-method all.equal,abIndex,numLike-method
###   all.equal,numLike,abIndex-method all.equal,sparseMatrix,ANY-method
###   all.equal,sparseMatrix,sparseMatrix-method
###   all.equal,sparseMatrix,sparseVector-method
###   all.equal,sparseVector,ANY-method
###   all.equal,sparseVector,sparseMatrix-method
###   all.equal,sparseVector,sparseVector-method
### Keywords: arith logic methods programming

### ** Examples

showMethods("all.equal")

(A <- spMatrix(3,3, i= c(1:3,2:1), j=c(3:1,1:2), x = 1:5))
ex <- expand(lu. <- lu(A))
stopifnot( all.equal(as(A[lu.@p + 1L, lu.@q + 1L], "CsparseMatrix"),
                     lu.@L %*% lu.@U),
           with(ex, all.equal(as(P %*% A %*% t(Q), "CsparseMatrix"),
                              L %*% U)),
           with(ex, all.equal(as(A, "CsparseMatrix"),
                              t(P) %*% L %*% U %*% Q)))



cleanEx()
nameEx("atomicVector-class")
### * atomicVector-class

flush(stderr()); flush(stdout())

### Name: atomicVector-class
### Title: Virtual Class "atomicVector" of Atomic Vectors
### Aliases: atomicVector-class Ops,atomicVector,sparseVector-method
###   coerce,atomicVector,dsparseVector-method
###   coerce,atomicVector,sparseVector-method
### Keywords: classes

### ** Examples

showClass("atomicVector")



cleanEx()
nameEx("band")
### * band

flush(stderr()); flush(stdout())

### Name: band-methods
### Title: Extract bands of a matrix
### Aliases: band band-methods triu triu-methods tril tril-methods
###   band,CsparseMatrix-method band,RsparseMatrix-method
###   band,TsparseMatrix-method band,denseMatrix-method
###   band,diagonalMatrix-method band,indMatrix-method band,matrix-method
###   triu,CsparseMatrix-method triu,RsparseMatrix-method
###   triu,TsparseMatrix-method triu,denseMatrix-method
###   triu,diagonalMatrix-method triu,indMatrix-method triu,matrix-method
###   tril,CsparseMatrix-method tril,RsparseMatrix-method
###   tril,TsparseMatrix-method tril,denseMatrix-method
###   tril,diagonalMatrix-method tril,indMatrix-method tril,matrix-method
### Keywords: array methods

### ** Examples

## Don't show: 
 
library(stats, pos = "package:base", verbose = FALSE)
## End(Don't show)
## A random sparse matrix :
set.seed(7)
m <- matrix(0, 5, 5)
m[sample(length(m), size = 14)] <- rep(1:9, length=14)
(mm <- as(m, "CsparseMatrix"))

tril(mm)        # lower triangle
tril(mm, -1)    # strict lower triangle
triu(mm,  1)    # strict upper triangle
band(mm, -1, 2) # general band
(m5 <- Matrix(rnorm(25), ncol = 5))
tril(m5)        # lower triangle
tril(m5, -1)    # strict lower triangle
triu(m5, 1)     # strict upper triangle
band(m5, -1, 2) # general band
(m65 <- Matrix(rnorm(30), ncol = 5))  # not square
triu(m65)       # result not "dtrMatrix" unless square
(sm5 <- crossprod(m65)) # symmetric
   band(sm5, -1, 1)# "dsyMatrix": symmetric band preserves symmetry property
as(band(sm5, -1, 1), "sparseMatrix")# often preferable
(sm <- round(crossprod(triu(mm/2)))) # sparse symmetric ("dsC*")
band(sm, -1,1) # remains "dsC", *however*
band(sm, -2,1) # -> "dgC"
## Don't show: 
 ## this uses special methods
(x.x <- crossprod(mm))
tril(x.x)
xx <- tril(x.x) + triu(x.x, 1) ## the same as x.x (but stored differently):
txx <- t(as(xx, "symmetricMatrix"))
stopifnot(identical(triu(x.x), t(tril(x.x))),
	  identical(class(x.x), class(txx)),
	  identical(as(x.x, "generalMatrix"), as(txx, "generalMatrix")))
## End(Don't show)



cleanEx()
nameEx("bandSparse")
### * bandSparse

flush(stderr()); flush(stdout())

### Name: bandSparse
### Title: Construct Sparse Banded Matrix from (Sup-/Super-) Diagonals
### Aliases: bandSparse
### Keywords: array utilities

### ** Examples

## Don't show: 
 
library(stats, pos = "package:base", verbose = FALSE)
## End(Don't show)
diags <- list(1:30, 10*(1:20), 100*(1:20))
s1 <- bandSparse(13, k = -c(0:2, 6), diag = c(diags, diags[2]), symm=TRUE)
s1
s2 <- bandSparse(13, k =  c(0:2, 6), diag = c(diags, diags[2]), symm=TRUE)
stopifnot(identical(s1, t(s2)), is(s1,"dsCMatrix"))

## a pattern Matrix of *full* (sub-)diagonals:
bk <- c(0:4, 7,9)
(s3 <- bandSparse(30, k = bk, symm = TRUE))

## If you want a pattern matrix, but with "sparse"-diagonals,
## you currently need to go via logical sparse:
lLis <- lapply(list(rpois(20, 2), rpois(20, 1), rpois(20, 3))[c(1:3, 2:3, 3:2)],
               as.logical)
(s4 <- bandSparse(20, k = bk, symm = TRUE, diag = lLis))
(s4. <- as(drop0(s4), "nsparseMatrix"))

n <- 1e4
bk <- c(0:5, 7,11)
bMat <- matrix(1:8, n, 8, byrow=TRUE)
bLis <- as.data.frame(bMat)
B  <- bandSparse(n, k = bk, diag = bLis)
Bs <- bandSparse(n, k = bk, diag = bLis, symmetric=TRUE)
B [1:15, 1:30]
Bs[1:15, 1:30]
## can use a list *or* a matrix for specifying the diagonals:
stopifnot(identical(B,  bandSparse(n, k = bk, diag = bMat)),
	  identical(Bs, bandSparse(n, k = bk, diag = bMat, symmetric=TRUE))
          , inherits(B, "dtCMatrix") # triangular!
)



cleanEx()
nameEx("bdiag")
### * bdiag

flush(stderr()); flush(stdout())

### Name: bdiag
### Title: Construct a Block Diagonal Matrix
### Aliases: bdiag .bdiag
### Keywords: array utilities

### ** Examples

## Don't show: 
 
library(stats, pos = "package:base", verbose = FALSE)
## End(Don't show)
bdiag(matrix(1:4, 2), diag(3))
## combine "Matrix" class and traditional matrices:
bdiag(Diagonal(2), matrix(1:3, 3,4), diag(3:2))

mlist <- list(1, 2:3, diag(x=5:3), 27, cbind(1,3:6), 100:101)
bdiag(mlist)
stopifnot(identical(bdiag(mlist), 
                    bdiag(lapply(mlist, as.matrix))))

ml <- c(as(matrix((1:24)%% 11 == 0, 6,4),"nMatrix"),
        rep(list(Diagonal(2, x=TRUE)), 3))
mln <- c(ml, Diagonal(x = 1:3))
stopifnot(is(bdiag(ml), "lsparseMatrix"),
          is(bdiag(mln),"dsparseMatrix") )

## random (diagonal-)block-triangular matrices:
rblockTri <- function(nb, max.ni, lambda = 3) {
   .bdiag(replicate(nb, {
         n <- sample.int(max.ni, 1)
         tril(Matrix(rpois(n * n, lambda = lambda), n, n)) }))
}

(T4 <- rblockTri(4, 10, lambda = 1))
image(T1 <- rblockTri(12, 20))


##' Fast version of Matrix :: .bdiag() -- for the case of *many*  (k x k) matrices:
##' @param lmat list(<mat1>, <mat2>, ....., <mat_N>)  where each mat_j is a  k x k 'matrix'
##' @return a sparse (N*k x N*k) matrix of class  \code{"\linkS4class{dgCMatrix}"}.
bdiag_m <- function(lmat) {
    ## Copyright (C) 2016 Martin Maechler, ETH Zurich
    if(!length(lmat)) return(new("dgCMatrix"))
    stopifnot(is.list(lmat), is.matrix(lmat[[1]]),
              (k <- (d <- dim(lmat[[1]]))[1]) == d[2], # k x k
              all(vapply(lmat, dim, integer(2)) == k)) # all of them
    N <- length(lmat)
    if(N * k > .Machine$integer.max)
        stop("resulting matrix too large; would be  M x M, with M=", N*k)
    M <- as.integer(N * k)
    ## result: an   M x M  matrix
    new("dgCMatrix", Dim = c(M,M),
        ## 'i :' maybe there's a faster way (w/o matrix indexing), but elegant?
        i = as.vector(matrix(0L:(M-1L), nrow=k)[, rep(seq_len(N), each=k)]),
        p = k * 0L:M,
        x = as.double(unlist(lmat, recursive=FALSE, use.names=FALSE)))
}

l12 <- replicate(12, matrix(rpois(16, lambda = 6.4), 4, 4),
                 simplify=FALSE)
dim(T12 <- bdiag_m(l12))# 48 x 48
T12[1:20, 1:20]



cleanEx()
nameEx("boolean-matprod")
### * boolean-matprod

flush(stderr()); flush(stdout())

### Name: boolmatmult-methods
### Title: Boolean Arithmetic Matrix Products: '%&%' and Methods
### Aliases: %&% %&%-methods boolmatmult-methods %&%,ANY,ANY-method
###   %&%,ANY,Matrix-method %&%,ANY,matrix-method
###   %&%,CsparseMatrix,RsparseMatrix-method
###   %&%,CsparseMatrix,TsparseMatrix-method
###   %&%,CsparseMatrix,diagonalMatrix-method
###   %&%,CsparseMatrix,mMatrix-method %&%,Matrix,ANY-method
###   %&%,Matrix,Matrix-method %&%,Matrix,indMatrix-method
###   %&%,Matrix,pMatrix-method %&%,RsparseMatrix,CsparseMatrix-method
###   %&%,RsparseMatrix,RsparseMatrix-method
###   %&%,RsparseMatrix,TsparseMatrix-method
###   %&%,RsparseMatrix,diagonalMatrix-method
###   %&%,RsparseMatrix,mMatrix-method
###   %&%,TsparseMatrix,CsparseMatrix-method
###   %&%,TsparseMatrix,RsparseMatrix-method
###   %&%,TsparseMatrix,TsparseMatrix-method
###   %&%,TsparseMatrix,diagonalMatrix-method
###   %&%,TsparseMatrix,mMatrix-method %&%,denseMatrix,denseMatrix-method
###   %&%,denseMatrix,diagonalMatrix-method
###   %&%,diagonalMatrix,CsparseMatrix-method
###   %&%,diagonalMatrix,RsparseMatrix-method
###   %&%,diagonalMatrix,TsparseMatrix-method
###   %&%,diagonalMatrix,denseMatrix-method
###   %&%,diagonalMatrix,diagonalMatrix-method
###   %&%,diagonalMatrix,matrix-method %&%,indMatrix,Matrix-method
###   %&%,indMatrix,indMatrix-method %&%,indMatrix,matrix-method
###   %&%,indMatrix,pMatrix-method %&%,mMatrix,CsparseMatrix-method
###   %&%,mMatrix,RsparseMatrix-method %&%,mMatrix,TsparseMatrix-method
###   %&%,mMatrix,sparseMatrix-method %&%,mMatrix,sparseVector-method
###   %&%,matrix,ANY-method %&%,matrix,diagonalMatrix-method
###   %&%,matrix,indMatrix-method %&%,matrix,matrix-method
###   %&%,matrix,pMatrix-method %&%,nCsparseMatrix,nCsparseMatrix-method
###   %&%,nCsparseMatrix,nsparseMatrix-method %&%,nMatrix,nMatrix-method
###   %&%,nMatrix,nsparseMatrix-method
###   %&%,nsparseMatrix,nCsparseMatrix-method
###   %&%,nsparseMatrix,nMatrix-method
###   %&%,nsparseMatrix,nsparseMatrix-method
###   %&%,numLike,sparseVector-method %&%,pMatrix,Matrix-method
###   %&%,pMatrix,indMatrix-method %&%,pMatrix,matrix-method
###   %&%,pMatrix,pMatrix-method %&%,sparseMatrix,mMatrix-method
###   %&%,sparseMatrix,sparseMatrix-method %&%,sparseVector,mMatrix-method
###   %&%,sparseVector,numLike-method %&%,sparseVector,sparseVector-method
### Keywords: algebra array logic methods

### ** Examples

## Don't show: 
 
library(stats, pos = "package:base", verbose = FALSE)
## End(Don't show)
set.seed(7)
L <- Matrix(rnorm(20) > 1,    4,5)
(N <- as(L, "nMatrix"))
L. <- L; L.[1:2,1] <- TRUE; L.@x[1:2] <- FALSE; L. # has "zeros" to drop0()
D <- Matrix(round(rnorm(30)), 5,6) # -> values in -1:1 (for this seed)
L %&% D
stopifnot(identical(L %&% D, N %&% D),
          all(L %&% D == as((L %*% abs(D)) > 0, "sparseMatrix")))

## cross products , possibly with  boolArith = TRUE :
crossprod(N)     # -> sparse patter'n' (TRUE/FALSE : boolean arithmetic)
crossprod(N  +0) # -> numeric Matrix (with same "pattern")
stopifnot(all(crossprod(N) == t(N) %&% N),
          identical(crossprod(N), crossprod(N +0, boolArith=TRUE)),
          identical(crossprod(L), crossprod(N   , boolArith=FALSE)))
crossprod(D, boolArith =  TRUE) # pattern: "nsCMatrix"
crossprod(L, boolArith =  TRUE) #  ditto
crossprod(L, boolArith = FALSE) # numeric: "dsCMatrix"



cleanEx()
nameEx("cBind")
### * cBind

flush(stderr()); flush(stdout())

### Name: cbind2-methods
### Title: 'cbind()' and 'rbind()' recursively built on cbind2/rbind2
### Aliases: cbind2 cbind2-methods rbind2 rbind2-methods
###   cbind2,Matrix,Matrix-method cbind2,Matrix,NULL-method
###   cbind2,Matrix,missing-method cbind2,Matrix,vector-method
###   cbind2,NULL,Matrix-method cbind2,ddiMatrix,matrix-method
###   cbind2,ddiMatrix,vector-method cbind2,denseMatrix,denseMatrix-method
###   cbind2,denseMatrix,matrix-method cbind2,denseMatrix,numeric-method
###   cbind2,denseMatrix,sparseMatrix-method
###   cbind2,diagonalMatrix,sparseMatrix-method
###   cbind2,indMatrix,indMatrix-method cbind2,ldiMatrix,matrix-method
###   cbind2,ldiMatrix,vector-method cbind2,matrix,ddiMatrix-method
###   cbind2,matrix,denseMatrix-method cbind2,matrix,ldiMatrix-method
###   cbind2,matrix,sparseMatrix-method cbind2,numeric,denseMatrix-method
###   cbind2,sparseMatrix,denseMatrix-method
###   cbind2,sparseMatrix,diagonalMatrix-method
###   cbind2,sparseMatrix,matrix-method
###   cbind2,sparseMatrix,sparseMatrix-method cbind2,vector,Matrix-method
###   cbind2,vector,ddiMatrix-method cbind2,vector,ldiMatrix-method
###   rbind2,Matrix,Matrix-method rbind2,Matrix,NULL-method
###   rbind2,Matrix,missing-method rbind2,Matrix,vector-method
###   rbind2,NULL,Matrix-method rbind2,ddiMatrix,matrix-method
###   rbind2,ddiMatrix,vector-method rbind2,denseMatrix,denseMatrix-method
###   rbind2,denseMatrix,matrix-method rbind2,denseMatrix,numeric-method
###   rbind2,denseMatrix,sparseMatrix-method
###   rbind2,diagonalMatrix,sparseMatrix-method
###   rbind2,indMatrix,indMatrix-method rbind2,ldiMatrix,matrix-method
###   rbind2,ldiMatrix,vector-method rbind2,matrix,ddiMatrix-method
###   rbind2,matrix,denseMatrix-method rbind2,matrix,ldiMatrix-method
###   rbind2,matrix,sparseMatrix-method rbind2,numeric,denseMatrix-method
###   rbind2,sparseMatrix,denseMatrix-method
###   rbind2,sparseMatrix,diagonalMatrix-method
###   rbind2,sparseMatrix,matrix-method
###   rbind2,sparseMatrix,sparseMatrix-method rbind2,vector,Matrix-method
###   rbind2,vector,ddiMatrix-method rbind2,vector,ldiMatrix-method
### Keywords: array manip methods

### ** Examples

(a <- matrix(c(2:1,1:2), 2,2))

(M1 <- cbind(0, rbind(a, 7))) # a traditional matrix

D <- Diagonal(2)
(M2 <- cbind(4, a, D, -1, D, 0)) # a sparse Matrix

stopifnot(validObject(M2), inherits(M2, "sparseMatrix"),
          dim(M2) == c(2,9))



cleanEx()
nameEx("chol")
### * chol

flush(stderr()); flush(stdout())

### Name: chol-methods
### Title: Compute the Cholesky Factor of a Matrix
### Aliases: chol chol-methods chol,ddiMatrix-method
###   chol,diagonalMatrix-method chol,dsCMatrix-method
###   chol,dsRMatrix-method chol,dsTMatrix-method chol,dspMatrix-method
###   chol,dsyMatrix-method chol,generalMatrix-method
###   chol,symmetricMatrix-method chol,triangularMatrix-method
### Keywords: algebra array methods

### ** Examples

## Don't show: 
 
library(stats, pos = "package:base", verbose = FALSE)
## End(Don't show)
showMethods("chol", inherited = FALSE)
set.seed(0)

## ---- Dense ----------------------------------------------------------

## chol(x, pivot = value) wrapping Cholesky(x, perm = value)
selectMethod("chol", "dsyMatrix")

## Except in packed cases where pivoting is not yet available
selectMethod("chol", "dspMatrix")

## .... Positive definite ..............................................

(A1 <- new("dsyMatrix", Dim = c(2L, 2L), x = c(1, 2, 2, 5)))
(R1.nopivot <- chol(A1))
(R1 <- chol(A1, pivot = TRUE))

## In 2-by-2 cases, we know that the permutation is 1:2 or 2:1,
## even if in general 'chol' does not say ...

stopifnot(exprs = {
   all.equal(  A1           , as(crossprod(R1.nopivot), "dsyMatrix"))
   all.equal(t(A1[2:1, 2:1]), as(crossprod(R1        ), "dsyMatrix"))
   identical(Cholesky(A1)@perm, 2:1) # because 5 > 1
})

## .... Positive semidefinite but not positive definite ................

(A2 <- new("dpoMatrix", Dim = c(2L, 2L), x = c(1, 2, 2, 4)))
try(R2.nopivot <- chol(A2)) # fails as not positive definite
(R2 <- chol(A2, pivot = TRUE)) # returns, with a warning and ...

stopifnot(exprs = {
   all.equal(t(A2[2:1, 2:1]), as(crossprod(R2), "dsyMatrix"))
   identical(Cholesky(A2)@perm, 2:1) # because 4 > 1
})

## .... Not positive semidefinite ......................................

(A3 <- new("dsyMatrix", Dim = c(2L, 2L), x = c(1, 2, 2, 3)))
try(R3.nopivot <- chol(A3)) # fails as not positive definite
(R3 <- chol(A3, pivot = TRUE)) # returns, with a warning and ...

## _Not_ equal: see details and examples in help("Cholesky")
all.equal(t(A3[2:1, 2:1]), as(crossprod(R3), "dsyMatrix"))

## ---- Sparse ---------------------------------------------------------

## chol(x, pivot = value) wrapping
## Cholesky(x, perm = value, LDL = FALSE, super = FALSE)
selectMethod("chol", "dsCMatrix")

## Except in diagonal cases which are handled "directly"
selectMethod("chol", "ddiMatrix")

(A4 <- toeplitz(as(c(10, 0, 1, 0, 3), "sparseVector")))
(ch.A4.nopivot <- Cholesky(A4, perm = FALSE, LDL = FALSE, super = FALSE))
(ch.A4 <- Cholesky(A4, perm = TRUE, LDL = FALSE, super = FALSE))
(R4.nopivot <- chol(A4))
(R4 <- chol(A4, pivot = TRUE))

det4 <- det(A4)
b4 <- rnorm(5L)
x4 <- solve(A4, b4)

stopifnot(exprs = {
    identical(R4.nopivot, expand1(ch.A4.nopivot, "L."))
    identical(R4, expand1(ch.A4, "L."))
    all.equal(A4, crossprod(R4.nopivot))
    all.equal(A4[ch.A4@perm + 1L, ch.A4@perm + 1L], crossprod(R4))
    all.equal(diag(R4.nopivot), sqrt(diag(ch.A4.nopivot)))
    all.equal(diag(R4), sqrt(diag(ch.A4)))
    all.equal(sqrt(det4), det(R4.nopivot))
    all.equal(sqrt(det4), det(R4))
    all.equal(det4, det(ch.A4.nopivot, sqrt = FALSE))
    all.equal(det4, det(ch.A4, sqrt = FALSE))
    all.equal(x4, solve(R4.nopivot, solve(t(R4.nopivot), b4)))
    all.equal(x4, solve(ch.A4.nopivot, b4))
    all.equal(x4, solve(ch.A4, b4))
})



cleanEx()
nameEx("chol2inv-methods")
### * chol2inv-methods

flush(stderr()); flush(stdout())

### Name: chol2inv-methods
### Title: Inverse from Cholesky Factor
### Aliases: chol2inv chol2inv-methods chol2inv,ANY-method
###   chol2inv,ddiMatrix-method chol2inv,diagonalMatrix-method
###   chol2inv,dtCMatrix-method chol2inv,dtRMatrix-method
###   chol2inv,dtTMatrix-method chol2inv,dtrMatrix-method
###   chol2inv,dtpMatrix-method chol2inv,generalMatrix-method
###   chol2inv,symmetricMatrix-method chol2inv,triangularMatrix-method
### Keywords: algebra array methods

### ** Examples

(A <- Matrix(cbind(c(1, 1, 1), c(1, 2, 4), c(1, 4, 16))))
(R <- chol(A))
(L <- t(R))
(R2i <- chol2inv(R))
(L2i <- chol2inv(R))
stopifnot(exprs = {
    all.equal(R2i, tcrossprod(solve(R)))
    all.equal(L2i,  crossprod(solve(L)))
    all.equal(as(R2i %*% A, "matrix"), diag(3L)) # the identity 
    all.equal(as(L2i %*% A, "matrix"), diag(3L)) # ditto
})



cleanEx()
nameEx("colSums")
### * colSums

flush(stderr()); flush(stdout())

### Name: colSums-methods
### Title: Form Row and Column Sums and Means
### Aliases: colSums colSums-methods colMeans colMeans-methods rowSums
###   rowSums-methods rowMeans rowMeans-methods
###   colSums,CsparseMatrix-method colSums,RsparseMatrix-method
###   colSums,TsparseMatrix-method colSums,denseMatrix-method
###   colSums,diagonalMatrix-method colSums,indMatrix-method
###   colMeans,CsparseMatrix-method colMeans,RsparseMatrix-method
###   colMeans,TsparseMatrix-method colMeans,denseMatrix-method
###   colMeans,diagonalMatrix-method colMeans,indMatrix-method
###   rowSums,CsparseMatrix-method rowSums,RsparseMatrix-method
###   rowSums,TsparseMatrix-method rowSums,denseMatrix-method
###   rowSums,diagonalMatrix-method rowSums,indMatrix-method
###   rowMeans,CsparseMatrix-method rowMeans,RsparseMatrix-method
###   rowMeans,TsparseMatrix-method rowMeans,denseMatrix-method
###   rowMeans,diagonalMatrix-method rowMeans,indMatrix-method
### Keywords: algebra arith array methods

### ** Examples

(M <- bdiag(Diagonal(2), matrix(1:3, 3,4), diag(3:2))) # 7 x 8
colSums(M)
d <- Diagonal(10, c(0,0,10,0,2,rep(0,5)))
MM <- kronecker(d, M)
dim(MM) # 70 80
length(MM@x) # 160, but many are '0' ; drop those:
MM <- drop0(MM)
length(MM@x) # 32
  cm <- colSums(MM)
(scm <- colSums(MM, sparseResult = TRUE))
stopifnot(is(scm, "sparseVector"),
          identical(cm, as.numeric(scm)))
rowSums (MM, sparseResult = TRUE) # 14 of 70 are not zero
colMeans(MM, sparseResult = TRUE) # 16 of 80 are not zero
## Since we have no 'NA's, these two are equivalent :
stopifnot(identical(rowMeans(MM, sparseResult = TRUE),
                    rowMeans(MM, sparseResult = TRUE, na.rm = TRUE)),
	  rowMeans(Diagonal(16)) == 1/16,
	  colSums(Diagonal(7)) == 1)

## dimnames(x) -->  names( <value> ) :
dimnames(M) <- list(paste0("r", 1:7), paste0("V",1:8))
M
colSums(M)
rowMeans(M)
## Assertions :
stopifnot(exprs = {
    all.equal(colSums(M),
              structure(c(1,1,6,6,6,6,3,2), names = colnames(M)))
    all.equal(rowMeans(M),
              structure(c(1,1,4,8,12,3,2)/8, names = paste0("r", 1:7)))
})



cleanEx()
nameEx("condest")
### * condest

flush(stderr()); flush(stdout())

### Name: condest
### Title: Compute Approximate CONDition number and 1-Norm of (Large)
###   Matrices
### Aliases: condest onenormest
### Keywords: algebra math utilities

### ** Examples

## Don't show: 
 
library(utils, pos = "package:base", verbose = FALSE)
## End(Don't show)
data(KNex, package = "Matrix")
mtm <- with(KNex, crossprod(mm))
system.time(ce <- condest(mtm))
sum(abs(ce$v)) ## || v ||_1  == 1
## Prove that  || A v || = || A || / est  (as ||v|| = 1):
stopifnot(all.equal(norm(mtm %*% ce$v),
                    norm(mtm) / ce$est))

## reciprocal
1 / ce$est
system.time(rc <- rcond(mtm)) # takes ca  3 x  longer
rc
all.equal(rc, 1/ce$est) # TRUE -- the approxmation was good

one <- onenormest(mtm)
str(one) ## est = 12.3
## the maximal column:
which(one$v == 1) # mostly 4, rarely 1, depending on random seed



cleanEx()
nameEx("dMatrix-class")
### * dMatrix-class

flush(stderr()); flush(stdout())

### Name: dMatrix-class
### Title: (Virtual) Class "dMatrix" of "double" Matrices
### Aliases: dMatrix-class lMatrix-class Compare,dMatrix,logical-method
###   Compare,dMatrix,numeric-method Compare,logical,dMatrix-method
###   Compare,numeric,dMatrix-method Logic,dMatrix,logical-method
###   Logic,dMatrix,numeric-method Logic,dMatrix,sparseVector-method
###   Logic,logical,dMatrix-method Logic,numeric,dMatrix-method
###   Math2,dMatrix-method Ops,dMatrix,dMatrix-method
###   Ops,dMatrix,ddiMatrix-method Ops,dMatrix,lMatrix-method
###   Ops,dMatrix,ldiMatrix-method Ops,dMatrix,nMatrix-method
###   coerce,matrix,dMatrix-method coerce,vector,dMatrix-method
###   zapsmall,dMatrix-method Arith,lMatrix,numeric-method
###   Arith,lMatrix,logical-method Arith,logical,lMatrix-method
###   Arith,numeric,lMatrix-method Compare,lMatrix,logical-method
###   Compare,lMatrix,numeric-method Compare,logical,lMatrix-method
###   Compare,numeric,lMatrix-method Logic,lMatrix,logical-method
###   Logic,lMatrix,numeric-method Logic,lMatrix,sparseVector-method
###   Logic,logical,lMatrix-method Logic,numeric,lMatrix-method
###   Ops,lMatrix,dMatrix-method Ops,lMatrix,lMatrix-method
###   Ops,lMatrix,nMatrix-method Ops,lMatrix,numeric-method
###   Ops,numeric,lMatrix-method Summary,lMatrix-method
###   coerce,matrix,lMatrix-method coerce,vector,lMatrix-method
### Keywords: array classes

### ** Examples

## Don't show: 
 
library(stats, pos = "package:base", verbose = FALSE)
## End(Don't show)
 showClass("dMatrix")

 set.seed(101)
 round(Matrix(rnorm(28), 4,7), 2)
 M <- Matrix(rlnorm(56, sd=10), 4,14)
 (M. <- zapsmall(M))
 table(as.logical(M. == 0))



cleanEx()
nameEx("ddenseMatrix-class")
### * ddenseMatrix-class

flush(stderr()); flush(stdout())

### Name: ddenseMatrix-class
### Title: Virtual Class "ddenseMatrix" of Numeric Dense Matrices
### Aliases: ddenseMatrix-class &,ddenseMatrix,ddiMatrix-method
###   &,ddenseMatrix,ldiMatrix-method *,ddenseMatrix,ddiMatrix-method
###   *,ddenseMatrix,ldiMatrix-method Arith,ddenseMatrix,logical-method
###   Arith,ddenseMatrix,numeric-method
###   Arith,ddenseMatrix,sparseVector-method
###   Arith,logical,ddenseMatrix-method Arith,numeric,ddenseMatrix-method
###   Math,ddenseMatrix-method Summary,ddenseMatrix-method
###   ^,ddenseMatrix,ddiMatrix-method ^,ddenseMatrix,ldiMatrix-method
###   coerce,matrix,ddenseMatrix-method coerce,vector,ddenseMatrix-method
###   log,ddenseMatrix-method
### Keywords: array classes

### ** Examples

showClass("ddenseMatrix")

showMethods(class = "ddenseMatrix", where = "package:Matrix")



cleanEx()
nameEx("ddiMatrix-class")
### * ddiMatrix-class

flush(stderr()); flush(stdout())

### Name: ddiMatrix-class
### Title: Class "ddiMatrix" of Diagonal Numeric Matrices
### Aliases: ddiMatrix-class %%,ddiMatrix,Matrix-method
###   %%,ddiMatrix,ddenseMatrix-method %%,ddiMatrix,ldenseMatrix-method
###   %%,ddiMatrix,ndenseMatrix-method %/%,ddiMatrix,Matrix-method
###   %/%,ddiMatrix,ddenseMatrix-method %/%,ddiMatrix,ldenseMatrix-method
###   %/%,ddiMatrix,ndenseMatrix-method &,ddiMatrix,Matrix-method
###   &,ddiMatrix,ddenseMatrix-method &,ddiMatrix,ldenseMatrix-method
###   &,ddiMatrix,ndenseMatrix-method *,ddiMatrix,Matrix-method
###   *,ddiMatrix,ddenseMatrix-method *,ddiMatrix,ldenseMatrix-method
###   *,ddiMatrix,ndenseMatrix-method -,ddiMatrix,missing-method
###   /,ddiMatrix,Matrix-method /,ddiMatrix,ddenseMatrix-method
###   /,ddiMatrix,ldenseMatrix-method /,ddiMatrix,ndenseMatrix-method
###   Arith,ddiMatrix,logical-method Arith,ddiMatrix,numeric-method
###   Arith,logical,ddiMatrix-method Arith,numeric,ddiMatrix-method
###   Ops,ANY,ddiMatrix-method Ops,ddiMatrix,ANY-method
###   Ops,ddiMatrix,Matrix-method Ops,ddiMatrix,dMatrix-method
###   Ops,ddiMatrix,ddiMatrix-method Ops,ddiMatrix,ldiMatrix-method
###   Ops,ddiMatrix,logical-method Ops,ddiMatrix,numeric-method
###   Ops,ddiMatrix,sparseMatrix-method Summary,ddiMatrix-method
###   prod,ddiMatrix-method sum,ddiMatrix-method
### Keywords: array classes

### ** Examples

## Don't show: 
 
library(utils, pos = "package:base", verbose = FALSE)
## End(Don't show)
(d2 <- Diagonal(x = c(10,1)))
str(d2)
## slightly larger in internal size:
str(as(d2, "sparseMatrix"))

M <- Matrix(cbind(1,2:4))
M %*% d2 #> `fast' multiplication

chol(d2) # trivial
stopifnot(is(cd2 <- chol(d2), "ddiMatrix"),
          all.equal(cd2@x, c(sqrt(10),1)))



cleanEx()
nameEx("denseMatrix-class")
### * denseMatrix-class

flush(stderr()); flush(stdout())

### Name: denseMatrix-class
### Title: Virtual Class "denseMatrix" of All Dense Matrices
### Aliases: denseMatrix-class -,denseMatrix,missing-method
###   Math,denseMatrix-method coerce,ANY,denseMatrix-method
###   coerce,matrix,denseMatrix-method coerce,vector,denseMatrix-method
###   dim<-,denseMatrix-method log,denseMatrix-method
###   mean,denseMatrix-method rep,denseMatrix-method
###   show,denseMatrix-method
### Keywords: array classes

### ** Examples

showClass("denseMatrix")



cleanEx()
nameEx("dgCMatrix-class")
### * dgCMatrix-class

flush(stderr()); flush(stdout())

### Name: dgCMatrix-class
### Title: Compressed, sparse, column-oriented numeric matrices
### Aliases: dgCMatrix-class Arith,dgCMatrix,dgCMatrix-method
###   Arith,dgCMatrix,logical-method Arith,dgCMatrix,numeric-method
###   Arith,logical,dgCMatrix-method Arith,numeric,dgCMatrix-method
###   coerce,matrix,dgCMatrix-method determinant,dgCMatrix,logical-method
### Keywords: array classes

### ** Examples

## Don't show: 
 
library(utils, pos = "package:base", verbose = FALSE)
## End(Don't show)
(m <- Matrix(c(0,0,2:0), 3,5))
str(m)
m[,1]
## Don't show: 
## regression test: this must give a validity-check error:
stopifnot(inherits(try(new("dgCMatrix", i = 0:1, p = 0:2,
                           x = c(2,3), Dim = 3:4)),
          "try-error"))
## End(Don't show)



cleanEx()
nameEx("dgTMatrix-class")
### * dgTMatrix-class

flush(stderr()); flush(stdout())

### Name: dgTMatrix-class
### Title: Sparse matrices in triplet form
### Aliases: dgTMatrix-class +,dgTMatrix,dgTMatrix-method
###   determinant,dgTMatrix,logical-method
### Keywords: array classes

### ** Examples

## Don't show: 
 
library(utils, pos = "package:base", verbose = FALSE)
## End(Don't show)
m <- Matrix(0+1:28, nrow = 4)
m[-3,c(2,4:5,7)] <- m[ 3, 1:4] <- m[1:3, 6] <- 0
(mT <- as(m, "TsparseMatrix"))
str(mT)
mT[1,]
mT[4, drop = FALSE]
stopifnot(identical(mT[lower.tri(mT)],
                    m [lower.tri(m) ]))
mT[lower.tri(mT,diag=TRUE)] <- 0
mT

## Triplet representation with repeated (i,j) entries
## *adds* the corresponding x's:
T2 <- new("dgTMatrix",
          i = as.integer(c(1,1,0,3,3)),
          j = as.integer(c(2,2,4,0,0)), x=10*1:5, Dim=4:5)
str(T2) # contains (i,j,x) slots exactly as above, but
T2 ## has only three non-zero entries, as for repeated (i,j)'s,
   ## the corresponding x's are "implicitly" added
stopifnot(nnzero(T2) == 3)



cleanEx()
nameEx("diagU2N")
### * diagU2N

flush(stderr()); flush(stdout())

### Name: diagU2N
### Title: Transform Triangular Matrices from Unit Triangular to General
###   Triangular and Back
### Aliases: diagU2N diagN2U .diagU2N .diagN2U
### Keywords: array attribute utilities

### ** Examples

## Don't show: 
 
library(stats, pos = "package:base", verbose = FALSE)
## End(Don't show)
(T <- Diagonal(7) + triu(Matrix(rpois(49, 1/4), 7, 7), k = 1))
(uT <- diagN2U(T)) # "unitriangular"
(t.u <- diagN2U(10*T))# changes the diagonal!
stopifnot(all(T == uT), diag(t.u) == 1,
          identical(T, diagU2N(uT)))
T[upper.tri(T)] <- 5 # still "dtC"
T <- diagN2U(as(T,"triangularMatrix"))
dT <- as(T, "denseMatrix") # (unitriangular)
dT.n <- diagU2N(dT, checkDense = TRUE)
sT.n <- diagU2N(dT)
stopifnot(is(dT.n, "denseMatrix"), is(sT.n, "sparseMatrix"),
          dT@diag == "U", dT.n@diag == "N", sT.n@diag == "N",
          all(dT == dT.n), all(dT == sT.n))



cleanEx()
nameEx("diagonalMatrix-class")
### * diagonalMatrix-class

flush(stderr()); flush(stdout())

### Name: diagonalMatrix-class
### Title: Class "diagonalMatrix" of Diagonal Matrices
### Aliases: diagonalMatrix-class Math,diagonalMatrix-method
###   Ops,diagonalMatrix,triangularMatrix-method
###   coerce,diagonalMatrix,sparseVector-method
###   coerce,diagonalMatrix,symmetricMatrix-method
###   coerce,diagonalMatrix,triangularMatrix-method
###   coerce,matrix,diagonalMatrix-method
###   determinant,diagonalMatrix,logical-method diag,diagonalMatrix-method
###   diag<-,diagonalMatrix-method log,diagonalMatrix-method
###   print,diagonalMatrix-method show,diagonalMatrix-method
###   summary,diagonalMatrix-method t,diagonalMatrix-method
### Keywords: array classes

### ** Examples

I5 <- Diagonal(5)
D5 <- Diagonal(x = 10*(1:5))
## trivial (but explicitly defined) methods:
stopifnot(identical(crossprod(I5), I5),
          identical(tcrossprod(I5), I5),
          identical(crossprod(I5, D5), D5),
          identical(tcrossprod(D5, I5), D5),
          identical(solve(D5), solve(D5, I5)),
          all.equal(D5, solve(solve(D5)), tolerance = 1e-12)
          )
solve(D5)# efficient as is diagonal

# an unusual way to construct a band matrix:
rbind2(cbind2(I5, D5),
       cbind2(D5, I5))



cleanEx()
nameEx("dimScale")
### * dimScale

flush(stderr()); flush(stdout())

### Name: dimScale
### Title: Scale the Rows and Columns of a Matrix
### Aliases: dimScale rowScale colScale
### Keywords: algebra arith array utilities

### ** Examples

n <- 6L
(x <- forceSymmetric(matrix(1, n, n)))
dimnames(x) <- rep.int(list(letters[seq_len(n)]), 2L)

d <- seq_len(n)
(D <- Diagonal(x = d))

(scx <- dimScale(x, d)) # symmetry and 'dimnames' kept
(mmx <- D %*% x %*% D) # symmetry and 'dimnames' lost
stopifnot(identical(unname(as(scx, "generalMatrix")), mmx))

rowScale(x, d)
colScale(x, d)



cleanEx()
nameEx("dmperm")
### * dmperm

flush(stderr()); flush(stdout())

### Name: dmperm
### Title: Dulmage-Mendelsohn Permutation / Decomposition
### Aliases: dmperm
### Keywords: algebra array utilities

### ** Examples

## Don't show: 
 
library(utils, pos = "package:base", verbose = FALSE)
## End(Don't show)
set.seed(17)
(S9 <- rsparsematrix(9, 9, nnz = 10, symmetric=TRUE)) # dsCMatrix
str( dm9 <- dmperm(S9) )
(S9p <- with(dm9, S9[p, q]))
## looks good, but *not* quite upper triangular; these, too:
str( dm9.0 <- dmperm(S9, seed=-1)) # non-random too.
str( dm9_1 <- dmperm(S9, seed= 1)) # a random one
## The last two permutations differ, but have the same effect!
(S9p0 <- with(dm9.0, S9[p, q])) # .. hmm ..
stopifnot(all.equal(S9p0, S9p))# same as as default, but different from the random one


set.seed(11)
(M <- triu(rsparsematrix(9,11, 1/4)))
dM <- dmperm(M); with(dM, M[p, q])
(Mp <- M[sample.int(nrow(M)), sample.int(ncol(M))])
dMp <- dmperm(Mp); with(dMp, Mp[p, q])


set.seed(7)
(n7 <- rsparsematrix(5, 12, nnz = 10, rand.x = NULL))
str( dm.7 <- dmperm(n7) )
stopifnot(exprs = {
  lengths(dm.7[1:2]) == dim(n7)
  identical(dm.7,      dmperm(as(n7, "dMatrix")))
  identical(dm.7[1:4], dmperm(n7, nAns=4))
  identical(dm.7[1:2], dmperm(n7, nAns=2))
})



cleanEx()
nameEx("dpoMatrix-class")
### * dpoMatrix-class

flush(stderr()); flush(stdout())

### Name: dpoMatrix-class
### Title: Positive Semi-definite Dense (Packed | Non-packed) Numeric
###   Matrices
### Aliases: dpoMatrix-class dppMatrix-class corMatrix-class
###   pcorMatrix-class Arith,dpoMatrix,logical-method
###   Arith,dpoMatrix,numeric-method Arith,logical,dpoMatrix-method
###   Arith,numeric,dpoMatrix-method Ops,dpoMatrix,logical-method
###   Ops,dpoMatrix,numeric-method Ops,logical,dpoMatrix-method
###   Ops,numeric,dpoMatrix-method coerce,dpoMatrix,corMatrix-method
###   coerce,dpoMatrix,dppMatrix-method coerce,matrix,dpoMatrix-method
###   determinant,dpoMatrix,logical-method Arith,dppMatrix,logical-method
###   Arith,dppMatrix,numeric-method Arith,logical,dppMatrix-method
###   Arith,numeric,dppMatrix-method Ops,dppMatrix,logical-method
###   Ops,dppMatrix,numeric-method Ops,logical,dppMatrix-method
###   Ops,numeric,dppMatrix-method coerce,dppMatrix,dpoMatrix-method
###   coerce,dppMatrix,pcorMatrix-method coerce,matrix,dppMatrix-method
###   determinant,dppMatrix,logical-method coerce,matrix,corMatrix-method
###   coerce,matrix,pcorMatrix-method
### Keywords: array classes

### ** Examples

## Don't show: 
 
library(utils, pos = "package:base", verbose = FALSE)
## End(Don't show)
h6 <- Hilbert(6)
rcond(h6)
str(h6)
h6 * 27720 # is ``integer''
solve(h6)
str(hp6 <- as(h6, "dppMatrix"))

### Note that  as(*, "corMatrix")  *scales* the matrix
(ch6 <- as(h6, "corMatrix"))
stopifnot(all.equal(h6 * 27720, round(27720 * h6), tolerance = 1e-14),
          all.equal(ch6@sd^(-2), 2*(1:6)-1, tolerance= 1e-12))
chch <- Cholesky(ch6, perm = FALSE)
stopifnot(identical(chch, ch6@factors$Cholesky),
          all(abs(crossprod(as(chch, "dtrMatrix")) - ch6) < 1e-10))



cleanEx()
nameEx("drop0")
### * drop0

flush(stderr()); flush(stdout())

### Name: drop0
### Title: Drop Non-Structural Zeros from a Sparse Matrix
### Aliases: drop0
### Keywords: array manip utilities

### ** Examples

(m <- sparseMatrix(i = 1:8, j = 2:9, x = c(0:2, 3:-1),
                   dims = c(10L, 20L)))
drop0(m)

## A larger example:
t5 <- new("dtCMatrix", Dim = c(5L, 5L), uplo = "L",
          x = c(10, 1, 3, 10, 1, 10, 1, 10, 10),
          i = c(0L,2L,4L, 1L, 3L,2L,4L, 3L, 4L),
          p = c(0L, 3L, 5L, 7:9))
TT <- kronecker(t5, kronecker(kronecker(t5, t5), t5))
IT <- solve(TT)
I. <- TT %*% IT ;  nnzero(I.) # 697 ( == 625 + 72 )
I.0 <- drop0(zapsmall(I.))
## which actually can be more efficiently achieved by
I.. <- drop0(I., tol = 1e-15)
stopifnot(all(I.0 == Diagonal(625)), nnzero(I..) == 625)



cleanEx()
nameEx("dsCMatrix-class")
### * dsCMatrix-class

flush(stderr()); flush(stdout())

### Name: dsCMatrix-class
### Title: Numeric Symmetric Sparse (column compressed) Matrices
### Aliases: dsCMatrix-class dsTMatrix-class
###   Arith,dsCMatrix,dsCMatrix-method determinant,dsCMatrix,logical-method
###   determinant,dsTMatrix,logical-method
### Keywords: array classes

### ** Examples

## Don't show: 
 
library(utils, pos = "package:base", verbose = FALSE)
## End(Don't show)
mm <- Matrix(toeplitz(c(10, 0, 1, 0, 3)), sparse = TRUE)
mm # automatically dsCMatrix
str(mm)
mT <- as(as(mm, "generalMatrix"), "TsparseMatrix")

## Either
(symM <- as(mT, "symmetricMatrix")) # dsT
(symC <- as(symM, "CsparseMatrix")) # dsC
## or
sT <- Matrix(mT, sparse=TRUE, forceCheck=TRUE) # dsT

sym2 <- as(symC, "TsparseMatrix")
## --> the same as 'symM', a "dsTMatrix"
## Don't show: 
stopifnot(identical(sT, symM), identical(sym2, symM),
          class(sym2) == "dsTMatrix",
	  identical(sym2[1,], sT[1,]),
	  identical(sym2[,2], sT[,2]))
## End(Don't show)



cleanEx()
nameEx("dsRMatrix-class")
### * dsRMatrix-class

flush(stderr()); flush(stdout())

### Name: dsRMatrix-class
### Title: Symmetric Sparse Compressed Row Matrices
### Aliases: dsRMatrix-class determinant,dsRMatrix,logical-method
### Keywords: array classes

### ** Examples

## Don't show: 
 
library(utils, pos = "package:base", verbose = FALSE)
## End(Don't show)
(m0 <- new("dsRMatrix"))
m2 <- new("dsRMatrix", Dim = c(2L,2L),
          x = c(3,1), j = c(1L,1L), p = 0:2)
m2
stopifnot(colSums(as(m2, "TsparseMatrix")) == 3:4)
str(m2)
(ds2 <- forceSymmetric(diag(2))) # dsy*
dR <- as(ds2, "RsparseMatrix")
dR # dsRMatrix



cleanEx()
nameEx("dsparseMatrix-class")
### * dsparseMatrix-class

flush(stderr()); flush(stdout())

### Name: dsparseMatrix-class
### Title: Virtual Class "dsparseMatrix" of Numeric Sparse Matrices
### Aliases: dsparseMatrix-class Arith,dsparseMatrix,logical-method
###   Arith,dsparseMatrix,numeric-method Arith,logical,dsparseMatrix-method
###   Arith,numeric,dsparseMatrix-method
###   Ops,dsparseMatrix,nsparseMatrix-method Summary,dsparseMatrix-method
###   coerce,matrix,dsparseMatrix-method coerce,vector,dsparseMatrix-method
### Keywords: array classes

### ** Examples

showClass("dsparseMatrix")



cleanEx()
nameEx("dsyMatrix-class")
### * dsyMatrix-class

flush(stderr()); flush(stdout())

### Name: dsyMatrix-class
### Title: Symmetric Dense (Packed or Unpacked) Numeric Matrices
### Aliases: dsyMatrix-class dspMatrix-class
###   coerce,dsyMatrix,corMatrix-method coerce,dsyMatrix,dpoMatrix-method
###   coerce,dsyMatrix,dppMatrix-method
###   determinant,dsyMatrix,logical-method
###   coerce,dspMatrix,dpoMatrix-method coerce,dspMatrix,dppMatrix-method
###   coerce,dspMatrix,pcorMatrix-method
###   determinant,dspMatrix,logical-method
### Keywords: array classes

### ** Examples

## Don't show: 
 
library(utils, pos = "package:base", verbose = FALSE)
## End(Don't show)
## Only upper triangular part matters (when uplo == "U" as per default)
(sy2 <- new("dsyMatrix", Dim = as.integer(c(2,2)), x = c(14, NA,32,77)))
str(t(sy2)) # uplo = "L", and the lower tri. (i.e. NA is replaced).

chol(sy2) #-> "Cholesky" matrix
(sp2 <- pack(sy2)) # a "dspMatrix"

## Coercing to dpoMatrix gives invalid object:
sy3 <- new("dsyMatrix", Dim = as.integer(c(2,2)), x = c(14, -1, 2, -7))
try(as(sy3, "dpoMatrix")) # -> error: not positive definite
## Don't show: 
tr <- try(as(sy3, "dpoMatrix"), silent=TRUE)
stopifnot(1 == grep("not a positive definite matrix",
                    as.character(tr)),
	  is(sp2, "dspMatrix"))
## End(Don't show)

## 4x4 example
m <- matrix(0,4,4); m[upper.tri(m)] <- 1:6
(sym <- m+t(m)+diag(11:14, 4))
(S1 <- pack(sym))
(S2 <- t(S1))
stopifnot(all(S1 == S2)) # equal "seen as matrix", but differ internally :
str(S1)
S2@x



cleanEx()
nameEx("dtCMatrix-class")
### * dtCMatrix-class

flush(stderr()); flush(stdout())

### Name: dtCMatrix-class
### Title: Triangular, (compressed) sparse column matrices
### Aliases: dtCMatrix-class dtTMatrix-class
###   Arith,dtCMatrix,dtCMatrix-method
### Keywords: array classes

### ** Examples

## Don't show: 
 
library(utils, pos = "package:base", verbose = FALSE)
## End(Don't show)
showClass("dtCMatrix")
showClass("dtTMatrix")
t1 <- new("dtTMatrix", x= c(3,7), i= 0:1, j=3:2, Dim= as.integer(c(4,4)))
t1
## from  0-diagonal to unit-diagonal {low-level step}:
tu <- t1 ; tu@diag <- "U"
tu
(cu <- as(tu, "CsparseMatrix"))
str(cu)# only two entries in @i and @x
stopifnot(cu@i == 1:0,
          all(2 * symmpart(cu) == Diagonal(4) + forceSymmetric(cu)))

t1[1,2:3] <- -1:-2
diag(t1) <- 10*c(1:2,3:2)
t1 # still triangular
(it1 <- solve(t1))
t1. <- solve(it1)
all(abs(t1 - t1.) < 10 * .Machine$double.eps)

## 2nd example
U5 <- new("dtCMatrix", i= c(1L, 0:3), p=c(0L,0L,0:2, 5L), Dim = c(5L, 5L),
          x = rep(1, 5), diag = "U")
U5
(iu <- solve(U5)) # contains one '0'
validObject(iu2 <- solve(U5, Diagonal(5)))# failed in earlier versions

I5 <- iu  %*% U5 # should equal the identity matrix
i5 <- iu2 %*% U5
m53 <- matrix(1:15, 5,3, dimnames=list(NULL,letters[1:3]))
asDiag <- function(M) as(drop0(M), "diagonalMatrix")
stopifnot(
   all.equal(Diagonal(5), asDiag(I5), tolerance=1e-14) ,
   all.equal(Diagonal(5), asDiag(i5), tolerance=1e-14) ,
   identical(list(NULL, dimnames(m53)[[2]]), dimnames(solve(U5, m53)))
)
## Don't show: 
i5. <- I5; colnames(i5.) <- LETTERS[11:15]
M53 <- as(m53, "denseMatrix")
stopifnot(
   identical((dns <- dimnames(solve(i5., M53))),
             dimnames(solve(as.matrix(i5.), as.matrix(M53)))) ,
   identical(dns, dimnames(solve(i5., as.matrix(M53))))
)
## End(Don't show)



cleanEx()
nameEx("dtRMatrix-class-def")
### * dtRMatrix-class-def

flush(stderr()); flush(stdout())

### Name: dtRMatrix-class
### Title: Triangular Sparse Compressed Row Matrices
### Aliases: dtRMatrix-class
### Keywords: array classes

### ** Examples

## Don't show: 
 
library(utils, pos = "package:base", verbose = FALSE)
## End(Don't show)
(m0 <- new("dtRMatrix"))
(m2 <- new("dtRMatrix", Dim = c(2L,2L),
                        x = c(5, 1:2), p = c(0L,2:3), j= c(0:1,1L)))
str(m2)
(m3 <- as(Diagonal(2), "RsparseMatrix"))# --> dtRMatrix



cleanEx()
nameEx("dtpMatrix-class")
### * dtpMatrix-class

flush(stderr()); flush(stdout())

### Name: dtpMatrix-class
### Title: Packed Triangular Dense Matrices - "dtpMatrix"
### Aliases: dtpMatrix-class
### Keywords: array classes

### ** Examples

## Don't show: 
 
library(utils, pos = "package:base", verbose = FALSE)
## End(Don't show)
showClass("dtrMatrix")

example("dtrMatrix-class", echo=FALSE)
(p1 <- pack(T2))
str(p1)
(pp <- pack(T))
ip1 <- solve(p1)
stopifnot(length(p1@x) == 3, length(pp@x) == 3,
          p1 @ uplo == T2 @ uplo, pp @ uplo == T @ uplo,
	  identical(t(pp), p1), identical(t(p1), pp),
	  all((l.d <- p1 - T2) == 0), is(l.d, "dtpMatrix"),
	  all((u.d <- pp - T ) == 0), is(u.d, "dtpMatrix"),
	  l.d@uplo == T2@uplo, u.d@uplo == T@uplo,
	  identical(t(ip1), solve(pp)), is(ip1, "dtpMatrix"),
	  all.equal(as(solve(p1,p1), "diagonalMatrix"), Diagonal(2)))



cleanEx()
nameEx("dtrMatrix-class")
### * dtrMatrix-class

flush(stderr()); flush(stdout())

### Name: dtrMatrix-class
### Title: Triangular, dense, numeric matrices
### Aliases: dtrMatrix-class
### Keywords: array classes

### ** Examples

## Don't show: 
 
library(utils, pos = "package:base", verbose = FALSE)
## End(Don't show)
(m <- rbind(2:3, 0:-1))
(M <- as(m, "generalMatrix"))

(T <- as(M, "triangularMatrix")) # formally upper triangular
(T2 <- as(t(M), "triangularMatrix"))
stopifnot(T@uplo == "U", T2@uplo == "L", identical(T2, t(T)))

m <- matrix(0,4,4); m[upper.tri(m)] <- 1:6
(t1 <- Matrix(m+diag(,4)))
str(t1p <- pack(t1))
(t1pu <- diagN2U(t1p))
stopifnot(exprs = {
   inherits(t1 , "dtrMatrix"); validObject(t1)
   inherits(t1p, "dtpMatrix"); validObject(t1p)
   inherits(t1pu,"dtCMatrix"); validObject(t1pu)
   t1pu@x == 1:6
   all(t1pu == t1p)
   identical((t1pu - t1)@x, numeric())# sparse all-0
})



cleanEx()
nameEx("expand")
### * expand

flush(stderr()); flush(stdout())

### Name: expand-methods
### Title: Expand Matrix Factorizations
### Aliases: expand expand-methods expand1 expand1-methods expand2
###   expand2-methods expand,CHMfactor-method expand,denseLU-method
###   expand,sparseLU-method expand1,BunchKaufman-method
###   expand1,CHMsimpl-method expand1,CHMsuper-method
###   expand1,Cholesky-method expand1,Schur-method expand1,denseLU-method
###   expand1,pBunchKaufman-method expand1,pCholesky-method
###   expand1,sparseLU-method expand1,sparseQR-method
###   expand2,BunchKaufman-method expand2,CHMsimpl-method
###   expand2,CHMsuper-method expand2,Cholesky-method expand2,Schur-method
###   expand2,denseLU-method expand2,pBunchKaufman-method
###   expand2,pCholesky-method expand2,sparseLU-method
###   expand2,sparseQR-method
### Keywords: algebra array methods

### ** Examples

## Don't show: 
 
library(stats, pos = "package:base", verbose = FALSE)
## End(Don't show)
showMethods("expand1", inherited = FALSE)
showMethods("expand2", inherited = FALSE)
set.seed(0)

(A <- Matrix(rnorm(9L, 0, 10), 3L, 3L))
(lu.A <- lu(A))
(e.lu.A <- expand2(lu.A))
stopifnot(exprs = {
    is.list(e.lu.A)
    identical(names(e.lu.A), c("P1.", "L", "U"))
    all(sapply(e.lu.A, is, "Matrix"))
    all.equal(as(A, "matrix"), as(Reduce(`%*%`, e.lu.A), "matrix"))
})

## 'expand1' and 'expand2' give equivalent results modulo
## dimnames and representation of permutation matrices;
## see also function 'alt' in example("Cholesky-methods")
(a1 <- sapply(names(e.lu.A), expand1, x = lu.A, simplify = FALSE))
all.equal(a1, e.lu.A)

## see help("denseLU-class") and others for more examples



cleanEx()
nameEx("expm")
### * expm

flush(stderr()); flush(stdout())

### Name: expm-methods
### Title: Matrix Exponential
### Aliases: expm expm-methods expm,Matrix-method expm,dMatrix-method
###   expm,ddiMatrix-method expm,dgeMatrix-method expm,dspMatrix-method
###   expm,dsparseMatrix-method expm,dsyMatrix-method expm,dtpMatrix-method
###   expm,dtrMatrix-method expm,matrix-method
### Keywords: array math methods

### ** Examples

(m1 <- Matrix(c(1,0,1,1), ncol = 2))
(e1 <- expm(m1)) ; e <- exp(1)
stopifnot(all.equal(e1@x, c(e,0,e,e), tolerance = 1e-15))
(m2 <- Matrix(c(-49, -64, 24, 31), ncol = 2))
(e2 <- expm(m2))
(m3 <- Matrix(cbind(0,rbind(6*diag(3),0))))# sparse!
(e3 <- expm(m3)) # upper triangular



cleanEx()
nameEx("externalFormats")
### * externalFormats

flush(stderr()); flush(stdout())

### Name: externalFormats
### Title: Read and write external matrix formats
### Aliases: readHB readMM writeMM writeMM,CsparseMatrix-method
###   writeMM,sparseMatrix-method
### Keywords: connection file methods utilities

### ** Examples

## Don't show: 
 
library(utils, pos = "package:base", verbose = FALSE)
## End(Don't show)
str(pores <- readMM(system.file("external/pores_1.mtx", package = "Matrix")))
str(utm   <- readHB(system.file("external/utm300.rua" , package = "Matrix")))
str(lundA <- readMM(system.file("external/lund_a.mtx" , package = "Matrix")))
str(lundA <- readHB(system.file("external/lund_a.rsa" , package = "Matrix")))
## https://math.nist.gov/MatrixMarket/data/Harwell-Boeing/counterx/counterx.htm
str(jgl   <- readMM(system.file("external/jgl009.mtx" , package = "Matrix")))

## NOTE: The following examples take quite some time
## ----  even on a fast internet connection:
if(FALSE) {
## The URL has been corrected, but we need an untar step:
u. <- url("https://www.cise.ufl.edu/research/sparse/RB/Boeing/msc00726.tar.gz")
str(sm <- readHB(gzcon(u.)))
}

data(KNex, package = "Matrix")
## Store as MatrixMarket (".mtx") file, here inside temporary dir./folder:
(MMfile <- file.path(tempdir(), "mmMM.mtx"))
writeMM(KNex$mm, file=MMfile)
file.info(MMfile)[,c("size", "ctime")] # (some confirmation of the file's)

## very simple export - in triplet format - to text file:
data(CAex, package = "Matrix")
s.CA <- summary(CAex)
s.CA # shows  (i, j, x)  [columns of a data frame]
message("writing to ", outf <- tempfile())
write.table(s.CA, file = outf, row.names=FALSE)
## and read it back -- showing off  sparseMatrix():
str(dd <- read.table(outf, header=TRUE))
## has columns (i, j, x) -> we can use via do.call() as arguments to sparseMatrix():
mm <- do.call(sparseMatrix, dd)
stopifnot(all.equal(mm, CAex, tolerance=1e-15))



cleanEx()
nameEx("facmul")
### * facmul

flush(stderr()); flush(stdout())

### Name: facmul-methods
### Title: Multiplication by Factors from Matrix Factorizations
### Aliases: facmul facmul-methods
### Keywords: arith array methods

### ** Examples

## Don't show: 
 
library(stats, pos = "package:base", verbose = FALSE)
## End(Don't show)
## Conceptually, methods for 'facmul' _would_ behave as follows ...
## Not run: 
##D n <- 3L
##D x <- lu(Matrix(rnorm(n * n), n, n))
##D y <- rnorm(n)
##D L <- unname(expand2(x)[[nm <- "L"]])
##D stopifnot(exprs = {
##D     all.equal(facmul(x, nm, y, trans = FALSE, left =  TRUE), L %*% y)
##D     all.equal(facmul(x, nm, y, trans = FALSE, left = FALSE), y %*% L)
##D     all.equal(facmul(x, nm, y, trans =  TRUE, left =  TRUE),  crossprod(L, y))
##D     all.equal(facmul(x, nm, y, trans =  TRUE, left = FALSE), tcrossprod(y, L))
##D })
## End(Not run)



cleanEx()
nameEx("fastMisc")
### * fastMisc

flush(stderr()); flush(stdout())

### Name: fastMisc
### Title: "Low Level" Coercions and Methods
### Aliases: fastMisc .M2kind .M2gen .M2sym .M2tri .M2diag .M2v .M2m
###   .M2unpacked .M2packed .M2C .M2R .M2T .sparse2dense .diag2dense
###   .ind2dense .m2dense .dense2sparse .diag2sparse .ind2sparse .m2sparse
###   .tCRT .CR2RC .CR2T .T2CR .dense2g .dense2kind .dense2m .dense2v
###   .sparse2g .sparse2kind .sparse2m .sparse2v .tCR2RC .diag.dsC
###   .solve.dgC.lu .solve.dgC.qr .solve.dgC.chol .updateCHMfactor
### Keywords: utilities

### ** Examples

## Don't show: 
 
library(utils, pos = "package:base", verbose = FALSE)
## End(Don't show)
D. <- diag(x = c(1, 1, 2, 3, 5, 8))
D.0 <- Diagonal(x = c(0, 0, 0, 3, 5, 8))
S. <- toeplitz(as.double(1:6))
C. <- new("dgCMatrix", Dim = c(3L, 4L),
          p = c(0L, 1L, 1L, 1L, 3L), i = c(1L, 0L, 2L), x = c(-8, 2, 3))

stopifnot(exprs = {
    identical(.M2tri (D.), as(D., "triangularMatrix"))
    identical(.M2sym (D.), as(D.,  "symmetricMatrix"))
    identical(.M2diag(D.), as(D.,   "diagonalMatrix"))
    identical(.M2kind(C., "l"),
              as(C., "lMatrix"))
    identical(.M2kind(.sparse2dense(C.), "l"),
              as(as(C., "denseMatrix"), "lMatrix"))
    identical(.diag2sparse(D.0, "t", "C"),
              .dense2sparse(.diag2dense(D.0, "t", TRUE), "C"))
    identical(.M2gen(.diag2dense(D.0, "s", FALSE)),
              .sparse2dense(.M2gen(.diag2sparse(D.0, "s", "T"))))
    identical(S.,
              .M2m(.m2sparse(S., ".sR")))
    identical(S. * lower.tri(S.) + diag(1, 6L),
              .M2m(.m2dense (S., ".tr", "L", "U")))
    identical(.M2R(C.), .M2R(.M2T(C.)))
    identical(.tCRT(C.), .M2R(t(C.)))
})

A <- tcrossprod(C.)/6 + Diagonal(3, 1/3); A[1,2] <- 3; A
stopifnot(exprs = {
    is.numeric( x. <- c(2.2, 0, -1.2) )
    all.equal(x., .solve.dgC.lu(A, c(1,0,0), check=FALSE))
    all.equal(x., .solve.dgC.qr(A, c(1,0,0), check=FALSE))
})

## Solving sparse least squares:

X <- rbind(A, Diagonal(3)) # design matrix X (for L.S.)
Xt <- t(X)                 # *transposed*  X (for L.S.)
(y <- drop(crossprod(Xt, 1:3)) + c(-1,1)/1000) # small rand.err.
str(solveCh <- .solve.dgC.chol(Xt, y, check=FALSE)) # Xt *is* dgC..
stopifnot(exprs = {
    all.equal(solveCh$coef, 1:3, tol = 1e-3)# rel.err ~ 1e-4
    all.equal(solveCh$coef, drop(solve(tcrossprod(Xt), Xt %*% y)))
    all.equal(solveCh$coef, .solve.dgC.qr(X, y, check=FALSE))
})



cleanEx()
nameEx("forceSymmetric")
### * forceSymmetric

flush(stderr()); flush(stdout())

### Name: forceSymmetric-methods
### Title: Force a Matrix to 'symmetricMatrix' Without Symmetry Checks
### Aliases: forceSymmetric forceSymmetric-methods
###   forceSymmetric,CsparseMatrix,character-method
###   forceSymmetric,CsparseMatrix,missing-method
###   forceSymmetric,RsparseMatrix,character-method
###   forceSymmetric,RsparseMatrix,missing-method
###   forceSymmetric,TsparseMatrix,character-method
###   forceSymmetric,TsparseMatrix,missing-method
###   forceSymmetric,diagonalMatrix,character-method
###   forceSymmetric,diagonalMatrix,missing-method
###   forceSymmetric,indMatrix,character-method
###   forceSymmetric,indMatrix,missing-method
###   forceSymmetric,matrix,character-method
###   forceSymmetric,matrix,missing-method
###   forceSymmetric,packedMatrix,character-method
###   forceSymmetric,packedMatrix,missing-method
###   forceSymmetric,unpackedMatrix,character-method
###   forceSymmetric,unpackedMatrix,missing-method
### Keywords: array methods

### ** Examples

 ## Hilbert matrix
 i <- 1:6
 h6 <- 1/outer(i - 1L, i, "+")
 sd <- sqrt(diag(h6))
 hh <- t(h6/sd)/sd # theoretically symmetric
 isSymmetric(hh, tol=0) # FALSE; hence
 try( as(hh, "symmetricMatrix") ) # fails, but this works fine:
 H6 <- forceSymmetric(hh)

 ## result can be pretty surprising:
 (M <- Matrix(1:36, 6))
 forceSymmetric(M) # symmetric, hence very different in lower triangle
 (tm <- tril(M))
 forceSymmetric(tm)



cleanEx()
nameEx("formatSparseM")
### * formatSparseM

flush(stderr()); flush(stdout())

### Name: formatSparseM
### Title: Formatting Sparse Numeric Matrices Utilities
### Aliases: formatSparseM .formatSparseSimple
### Keywords: character print utilities

### ** Examples

m <- suppressWarnings(matrix(c(0, 3.2, 0,0, 11,0,0,0,0,-7,0), 4,9))
fm <- formatSparseM(m)
noquote(fm)
## nice, but this is nicer {with "units" vertically aligned}:
print(fm, quote=FALSE, right=TRUE)
## and "the same" as :
Matrix(m)

## align = "right" is cheaper -->  the "." are not aligned:
noquote(f2 <- formatSparseM(m,align="r"))
stopifnot(f2 == fm   |   m == 0, dim(f2) == dim(m),
         (f2 == ".") == (m == 0))



cleanEx()
nameEx("graph2T")
### * graph2T

flush(stderr()); flush(stdout())

### Name: coerce-methods-graph
### Title: Conversions "graph" <-> (sparse) Matrix
### Aliases: coerce-methods-graph coerce,Matrix,graph-method
###   coerce,Matrix,graphNEL-method coerce,TsparseMatrix,graphNEL-method
###   coerce,graph,CsparseMatrix-method coerce,graph,Matrix-method
###   coerce,graph,RsparseMatrix-method coerce,graph,TsparseMatrix-method
###   coerce,graph,sparseMatrix-method coerce,graphAM,TsparseMatrix-method
###   coerce,graphNEL,TsparseMatrix-method T2graph graph2T
### Keywords: methods utilities

### ** Examples

if(requireNamespace("graph")) {
  n4 <- LETTERS[1:4]; dns <- list(n4,n4)
  show(a1 <- sparseMatrix(i= c(1:4),   j=c(2:4,1),   x = 2,    dimnames=dns))
  show(g1 <- as(a1, "graph")) # directed
  unlist(graph::edgeWeights(g1)) # all '2'

  show(a2 <- sparseMatrix(i= c(1:4,4), j=c(2:4,1:2), x = TRUE, dimnames=dns))
  show(g2 <- as(a2, "graph")) # directed
  # now if you want it undirected:
  show(g3  <- T2graph(as(a2,"TsparseMatrix"), edgemode="undirected"))
  show(m3 <- as(g3,"Matrix"))
  show( graph2T(g3) ) # a "pattern Matrix" (nsTMatrix)
## Don't show: 
  stopifnot(
   identical(as(g3,"Matrix"), as(as(a2 + t(a2), "nMatrix"),"symmetricMatrix"))
  ,
   identical(tg3 <- graph2T(g3), graph2T(g3, use.weights=FALSE))
  ,
   identical(as(m3,"TsparseMatrix"), uniqTsparse(tg3))
  )
## End(Don't show)
  a. <- sparseMatrix(i=4:1, j=1:4, dimnames=list(n4, n4), repr="T") # no 'x'
  show(a.) # "ngTMatrix"
  show(g. <- as(a., "graph"))
## Don't show: 
  stopifnot(graph::edgemode(g.) == "undirected",
            graph::numEdges(g.) == 2,
            all.equal(as(g., "TsparseMatrix"),
                      as(a., "symmetricMatrix"))
)
## End(Don't show)
}



cleanEx()
nameEx("image-methods")
### * image-methods

flush(stderr()); flush(stdout())

### Name: image-methods
### Title: Methods for image() in Package 'Matrix'
### Aliases: image image-methods image,ANY-method image,CHMfactor-method
###   image,Matrix-method image,dgTMatrix-method
### Keywords: hplot methods

### ** Examples

## Don't show: 
 
library(grDevices, pos = "package:base", verbose = FALSE)
library(    utils, pos = "package:base", verbose = FALSE)
## End(Don't show)
showMethods(image)
## And if you want to see the method definitions:
showMethods(image, includeDefs = TRUE, inherited = FALSE)
## Don't show: 
 
op <- options(warn = 2)
## End(Don't show)
data(CAex, package = "Matrix")
image(CAex, main = "image(CAex)") -> imgC; imgC
stopifnot(!is.null(leg <- imgC$legend), is.list(leg$right)) # failed for 2 days ..
image(CAex, useAbs=TRUE, main = "image(CAex, useAbs=TRUE)")

cCA <- Cholesky(crossprod(CAex), Imult = .01)
## See  ?print.trellis --- place two image() plots side by side:
print(image(cCA, main="Cholesky(crossprod(CAex), Imult = .01)"),
      split=c(x=1,y=1,nx=2, ny=1), more=TRUE)
print(image(cCA, useAbs=TRUE),
      split=c(x=2,y=1,nx=2,ny=1))

data(USCounties, package = "Matrix")
image(USCounties)# huge
image(sign(USCounties))## just the pattern
    # how the result looks, may depend heavily on
    # the device, screen resolution, antialiasing etc
    # e.g. x11(type="Xlib") may show very differently than cairo-based

## Drawing borders around each rectangle;
    # again, viewing depends very much on the device:
image(USCounties[1:400,1:200], lwd=.1)
## Using (xlim,ylim) has advantage : matrix dimension and (col/row) indices:
image(USCounties, c(1,200), c(1,400), lwd=.1)
image(USCounties, c(1,300), c(1,200), lwd=.5 )
image(USCounties, c(1,300), c(1,200), lwd=.01)
## These 3 are all equivalent :
(I1 <- image(USCounties, c(1,100), c(1,100), useAbs=FALSE))
 I2 <- image(USCounties, c(1,100), c(1,100), useAbs=FALSE,        border.col=NA)
 I3 <- image(USCounties, c(1,100), c(1,100), useAbs=FALSE, lwd=2, border.col=NA)
stopifnot(all.equal(I1, I2, check.environment=FALSE),
          all.equal(I2, I3, check.environment=FALSE))
## using an opaque border color
image(USCounties, c(1,100), c(1,100), useAbs=FALSE, lwd=3, border.col = adjustcolor("skyblue", 1/2))
## Don't show: 
options(op)
## End(Don't show)
if(interactive() || nzchar(Sys.getenv("R_MATRIX_CHECK_EXTRA"))) {
## Using raster graphics: For PDF this would give a 77 MB file,
## however, for such a large matrix, this is typically considerably
## *slower* (than vector graphics rectangles) in most cases :
if(doPNG <- !dev.interactive())
   png("image-USCounties-raster.png", width=3200, height=3200)
image(USCounties, useRaster = TRUE) # should not suffer from anti-aliasing
if(doPNG)
   dev.off()
   ## and now look at the *.png image in a viewer you can easily zoom in and out
}#only if(doExtras)



cleanEx()
nameEx("indMatrix-class")
### * indMatrix-class

flush(stderr()); flush(stdout())

### Name: indMatrix-class
### Title: Index Matrices
### Aliases: indMatrix-class -,indMatrix,missing-method
###   Summary,indMatrix-method coerce,indMatrix,pMatrix-method
###   coerce,indMatrix,sparseVector-method coerce,list,indMatrix-method
###   coerce,matrix,indMatrix-method coerce,numeric,indMatrix-method
###   determinant,indMatrix,logical-method diag,indMatrix-method
###   diag<-,indMatrix-method t,indMatrix-method
### Keywords: array classes

### ** Examples

p1 <- as(c(2,3,1), "pMatrix")
(sm1 <- as(rep(c(2,3,1), e=3), "indMatrix"))
stopifnot(all(sm1 == p1[rep(1:3, each=3),]))

## row-indexing of a <pMatrix> turns it into an <indMatrix>:
class(p1[rep(1:3, each=3),])

set.seed(12) # so we know '10' is in sample
## random index matrix for 30 observations and 10 unique values:
(s10 <- as(sample(10, 30, replace=TRUE),"indMatrix"))

## Sample rows of a numeric matrix :
(mm <- matrix(1:10, nrow=10, ncol=3))
s10 %*% mm

set.seed(27)
IM1 <- as(sample(1:20, 100, replace=TRUE), "indMatrix")
IM2 <- as(sample(1:18, 100, replace=TRUE), "indMatrix")
(c12 <- crossprod(IM1,IM2))
## same as cross-tabulation of the two index vectors:
stopifnot(all(c12 - unclass(table(IM1@perm, IM2@perm)) == 0))

# 3 observations, 4 implied values, first does not occur in sample:
as(2:4, "indMatrix")
# 3 observations, 5 values, first and last do not occur in sample:
as(list(2:4, 5), "indMatrix")

as(sm1, "nMatrix")
s10[1:7, 1:4] # gives an "ngTMatrix" (most economic!)
s10[1:4, ]  # preserves "indMatrix"-class

I1 <- as(c(5:1,6:4,7:3), "indMatrix")
I2 <- as(7:1, "pMatrix")
(I12 <- rbind(I1, I2))
stopifnot(is(I12, "indMatrix"),
          identical(I12, rbind(I1, I2)),
	  colSums(I12) == c(2L,2:4,4:2))



cleanEx()
nameEx("index-class")
### * index-class

flush(stderr()); flush(stdout())

### Name: index-class
### Title: Virtual Class "index" - Simple Class for Matrix Indices
### Aliases: index-class
### Keywords: classes

### ** Examples

showClass("index")



cleanEx()
nameEx("invPerm")
### * invPerm

flush(stderr()); flush(stdout())

### Name: invertPerm
### Title: Utilities for Permutation Vectors
### Aliases: invertPerm signPerm isPerm asPerm invPerm
### Keywords: utilities

### ** Examples

p <- sample(10L) # a random permutation vector
ip <- invertPerm(p)
s <- signPerm(p)

## 'p' and 'ip' are indeed inverses:
stopifnot(exprs = {
    isPerm(p)
    isPerm(ip)
    identical(s, 1L) || identical(s, -1L)
    identical(s, signPerm(ip))
    identical(p[ip], 1:10)
    identical(ip[p], 1:10)
    identical(invertPerm(ip), p)
})

## Product of transpositions (1 2)(2 1)(4 3)(6 8)(10 1) = (3 4)(6 8)(1 10)
pivot <- c(2L, 1L, 3L, 3L, 5L, 8L, 7L, 8L, 9L, 1L)
q <- asPerm(pivot)
stopifnot(exprs = {
    identical(q, c(10L, 2L, 4L, 3L, 5L, 8L, 7L, 6L, 9L, 1L))
    identical(q[q], seq_len(10L)) # because the permutation is odd:
    signPerm(q) == -1L
})

invPerm # a less general version of 'invertPerm'
## Don't show: 
stopifnot(exprs = {
    identical(isPerm(0L), FALSE)
    identical(signPerm(1:2),  1L)
    identical(signPerm(2:1), -1L)
    identical(invertPerm(c(3, 1:2)), c(2:3, 1L)) # 'p' of type "double",
    tryCatch(invPerm(NA), error = function(e) TRUE) # was a segfault
})
## End(Don't show)



cleanEx()
nameEx("is.na-methods")
### * is.na-methods

flush(stderr()); flush(stdout())

### Name: is.na-methods
### Title: is.na(), is.finite() Methods for 'Matrix' Objects
### Aliases: is.na is.na-methods is.nan is.nan-methods is.finite
###   is.finite-methods is.infinite is.infinite-methods anyNA anyNA-methods
###   is.na,abIndex-method is.na,dgeMatrix-method
###   is.na,diagonalMatrix-method is.na,dspMatrix-method
###   is.na,dsparseMatrix-method is.na,dsyMatrix-method
###   is.na,dtpMatrix-method is.na,dtrMatrix-method is.na,indMatrix-method
###   is.na,lgeMatrix-method is.na,lspMatrix-method
###   is.na,lsparseMatrix-method is.na,lsyMatrix-method
###   is.na,ltpMatrix-method is.na,ltrMatrix-method is.na,nMatrix-method
###   is.na,nsparseVector-method is.na,sparseVector-method
###   is.nan,ddiMatrix-method is.nan,dgeMatrix-method
###   is.nan,dspMatrix-method is.nan,dsparseMatrix-method
###   is.nan,dsyMatrix-method is.nan,dtpMatrix-method
###   is.nan,dtrMatrix-method is.nan,indMatrix-method is.nan,lMatrix-method
###   is.nan,nMatrix-method is.nan,nsparseVector-method
###   is.nan,sparseVector-method is.finite,abIndex-method
###   is.finite,dgeMatrix-method is.finite,diagonalMatrix-method
###   is.finite,dspMatrix-method is.finite,dsparseMatrix-method
###   is.finite,dsyMatrix-method is.finite,dtpMatrix-method
###   is.finite,dtrMatrix-method is.finite,indMatrix-method
###   is.finite,lgeMatrix-method is.finite,lspMatrix-method
###   is.finite,lsparseMatrix-method is.finite,lsyMatrix-method
###   is.finite,ltpMatrix-method is.finite,ltrMatrix-method
###   is.finite,nMatrix-method is.finite,nsparseVector-method
###   is.finite,sparseVector-method is.infinite,abIndex-method
###   is.infinite,ddiMatrix-method is.infinite,dgeMatrix-method
###   is.infinite,dspMatrix-method is.infinite,dsparseMatrix-method
###   is.infinite,dsyMatrix-method is.infinite,dtpMatrix-method
###   is.infinite,dtrMatrix-method is.infinite,indMatrix-method
###   is.infinite,lMatrix-method is.infinite,nMatrix-method
###   is.infinite,nsparseVector-method is.infinite,sparseVector-method
###   anyNA,ddenseMatrix-method anyNA,diagonalMatrix-method
###   anyNA,dsparseMatrix-method anyNA,indMatrix-method
###   anyNA,ldenseMatrix-method anyNA,lsparseMatrix-method
###   anyNA,nMatrix-method anyNA,nsparseVector-method
###   anyNA,sparseVector-method
### Keywords: NA math programming methods

### ** Examples

(M <- Matrix(1:6, nrow = 4, ncol = 3,
             dimnames = list(letters[1:4], LETTERS[1:3])))
stopifnot(!anyNA(M), !any(is.na(M)))

M[2:3, 2] <- NA
(inM <- is.na(M))
stopifnot(anyNA(M), sum(inM) == 2)

(A <- spMatrix(nrow = 10, ncol = 20,
               i = c(1, 3:8), j = c(2, 9, 6:10), x = 7 * (1:7)))
stopifnot(!anyNA(A), !any(is.na(A)))

A[2, 3] <- A[1, 2] <- A[5, 5:9] <- NA
(inA <- is.na(A))
stopifnot(anyNA(A), sum(inA) == 1 + 1 + 5)



cleanEx()
nameEx("is.null.DN")
### * is.null.DN

flush(stderr()); flush(stdout())

### Name: is.null.DN
### Title: Are the Dimnames 'dn' NULL-like ?
### Aliases: is.null.DN
### Keywords: array attribute programming utilities

### ** Examples

## Don't show: 
 
library(stats, pos = "package:base", verbose = FALSE)
library(utils, pos = "package:base", verbose = FALSE)
## End(Don't show)
m1 <- m2 <- m3 <- m4 <- m <-
    matrix(round(100 * rnorm(6)), 2, 3)
dimnames(m1) <- list(NULL, NULL)
dimnames(m2) <- list(NULL, character())
dimnames(m3) <- rev(dimnames(m2))
dimnames(m4) <- rep(list(character()),2)

m4 # prints absolutely identically to m

c.o <- capture.output
cm <- c.o(m)
stopifnot(exprs = {
    m == m1; m == m2; m == m3; m == m4
	identical(cm, c.o(m1));	identical(cm, c.o(m2))
	identical(cm, c.o(m3)); identical(cm, c.o(m4))
})

hasNoDimnames <- function(.) is.null.DN(dimnames(.))
stopifnot(exprs = {
    hasNoDimnames(m)
    hasNoDimnames(m1); hasNoDimnames(m2)
    hasNoDimnames(m3); hasNoDimnames(m4)
    hasNoDimnames(Matrix(m) -> M)
    hasNoDimnames(as(M, "sparseMatrix"))
})



cleanEx()
nameEx("isSymmetric-methods")
### * isSymmetric-methods

flush(stderr()); flush(stdout())

### Name: isSymmetric-methods
### Title: Methods for Function 'isSymmetric' in Package 'Matrix'
### Aliases: isSymmetric isSymmetric-methods
###   isSymmetric,diagonalMatrix-method isSymmetric,indMatrix-method
###   isSymmetric,symmetricMatrix-method
###   isSymmetric,triangularMatrix-method isSymmetric,dgCMatrix-method
###   isSymmetric,dgRMatrix-method isSymmetric,dgTMatrix-method
###   isSymmetric,dgeMatrix-method isSymmetric,lgCMatrix-method
###   isSymmetric,lgRMatrix-method isSymmetric,lgTMatrix-method
###   isSymmetric,lgeMatrix-method isSymmetric,ngCMatrix-method
###   isSymmetric,ngRMatrix-method isSymmetric,ngTMatrix-method
###   isSymmetric,ngeMatrix-method isSymmetric,dtCMatrix-method
###   isSymmetric,dtRMatrix-method isSymmetric,dtTMatrix-method
###   isSymmetric,dtpMatrix-method isSymmetric,dtrMatrix-method
### Keywords: array programming methods

### ** Examples

isSymmetric(Diagonal(4)) # TRUE of course
M <- Matrix(c(1,2,2,1), 2,2)
isSymmetric(M) # TRUE (*and* of formal class "dsyMatrix")
isSymmetric(as(M, "generalMatrix")) # still symmetric, even if not "formally"
isSymmetric(triu(M)) # FALSE

## Look at implementations:
showMethods("isSymmetric", includeDefs = TRUE) # includes S3 generic from base



cleanEx()
nameEx("isTriangular")
### * isTriangular

flush(stderr()); flush(stdout())

### Name: isTriangular-methods
### Title: Test whether a Matrix is Triangular or Diagonal
### Aliases: isTriangular isTriangular-methods isDiagonal
###   isDiagonal-methods isTriangular,diagonalMatrix-method
###   isTriangular,indMatrix-method isTriangular,matrix-method
###   isTriangular,symmetricMatrix-method
###   isTriangular,triangularMatrix-method isDiagonal,CsparseMatrix-method
###   isDiagonal,RsparseMatrix-method isDiagonal,TsparseMatrix-method
###   isDiagonal,diagonalMatrix-method isDiagonal,indMatrix-method
###   isDiagonal,matrix-method isDiagonal,packedMatrix-method
###   isDiagonal,unpackedMatrix-method isTriangular,dgCMatrix-method
###   isTriangular,dgRMatrix-method isTriangular,dgTMatrix-method
###   isTriangular,dgeMatrix-method isTriangular,lgCMatrix-method
###   isTriangular,lgRMatrix-method isTriangular,lgTMatrix-method
###   isTriangular,lgeMatrix-method isTriangular,ngCMatrix-method
###   isTriangular,ngRMatrix-method isTriangular,ngTMatrix-method
###   isTriangular,ngeMatrix-method
### Keywords: array programming methods

### ** Examples

isTriangular(Diagonal(4))
## is TRUE: a diagonal matrix is also (both upper and lower) triangular
(M <- Matrix(c(1,2,0,1), 2,2))
isTriangular(M) # TRUE (*and* of formal class "dtrMatrix")
isTriangular(as(M, "generalMatrix")) # still triangular, even if not "formally"
isTriangular(crossprod(M)) # FALSE

isDiagonal(matrix(c(2,0,0,1), 2,2)) # TRUE

## Look at implementations:
showMethods("isTriangular", includeDefs = TRUE)
showMethods("isDiagonal", includeDefs = TRUE)



cleanEx()
nameEx("kronecker-methods")
### * kronecker-methods

flush(stderr()); flush(stdout())

### Name: kronecker-methods
### Title: Methods for Function 'kronecker()' in Package 'Matrix'
### Aliases: kronecker kronecker-methods
###   kronecker,CsparseMatrix,CsparseMatrix-method
###   kronecker,CsparseMatrix,Matrix-method
###   kronecker,CsparseMatrix,diagonalMatrix-method
###   kronecker,Matrix,matrix-method kronecker,Matrix,vector-method
###   kronecker,RsparseMatrix,Matrix-method
###   kronecker,RsparseMatrix,RsparseMatrix-method
###   kronecker,RsparseMatrix,diagonalMatrix-method
###   kronecker,TsparseMatrix,Matrix-method
###   kronecker,TsparseMatrix,TsparseMatrix-method
###   kronecker,TsparseMatrix,diagonalMatrix-method
###   kronecker,denseMatrix,Matrix-method
###   kronecker,denseMatrix,denseMatrix-method
###   kronecker,diagonalMatrix,CsparseMatrix-method
###   kronecker,diagonalMatrix,Matrix-method
###   kronecker,diagonalMatrix,RsparseMatrix-method
###   kronecker,diagonalMatrix,TsparseMatrix-method
###   kronecker,diagonalMatrix,diagonalMatrix-method
###   kronecker,diagonalMatrix,indMatrix-method
###   kronecker,indMatrix,Matrix-method
###   kronecker,indMatrix,diagonalMatrix-method
###   kronecker,indMatrix,indMatrix-method kronecker,matrix,Matrix-method
###   kronecker,vector,Matrix-method
### Keywords: algebra arith array methods methods array

### ** Examples

(t1 <- spMatrix(5,4, x= c(3,2,-7,11), i= 1:4, j=4:1)) #  5 x  4
(t2 <- kronecker(Diagonal(3, 2:4), t1))               # 15 x 12

## should also work with special-cased logical matrices
l3 <- upper.tri(matrix(,3,3))
M <- Matrix(l3)
(N <- as(M, "nsparseMatrix")) # "ntCMatrix" (upper triangular)
N2 <- as(N, "generalMatrix")  # (lost "t"riangularity)
MM <- kronecker(M,M)
NN <- kronecker(N,N) # "dtTMatrix" i.e. did keep
NN2 <- kronecker(N2,N2)
stopifnot(identical(NN,MM),
          is(NN2, "sparseMatrix"), all(NN2 == NN),
          is(NN, "triangularMatrix"))



cleanEx()
nameEx("ldenseMatrix-class")
### * ldenseMatrix-class

flush(stderr()); flush(stdout())

### Name: ldenseMatrix-class
### Title: Virtual Class "ldenseMatrix" of Dense Logical Matrices
### Aliases: ldenseMatrix-class &,ldenseMatrix,ddiMatrix-method
###   &,ldenseMatrix,ldiMatrix-method *,ldenseMatrix,ddiMatrix-method
###   *,ldenseMatrix,ldiMatrix-method
###   Logic,ldenseMatrix,lsparseMatrix-method
###   Ops,ldenseMatrix,ldenseMatrix-method Summary,ldenseMatrix-method
###   ^,ldenseMatrix,ddiMatrix-method ^,ldenseMatrix,ldiMatrix-method
###   coerce,matrix,ldenseMatrix-method coerce,vector,ldenseMatrix-method
###   which,ldenseMatrix-method
### Keywords: array classes

### ** Examples

showClass("ldenseMatrix")

as(diag(3) > 0, "ldenseMatrix")



cleanEx()
nameEx("ldiMatrix-class")
### * ldiMatrix-class

flush(stderr()); flush(stdout())

### Name: ldiMatrix-class
### Title: Class "ldiMatrix" of Diagonal Logical Matrices
### Aliases: ldiMatrix-class !,ldiMatrix-method %%,ldiMatrix,Matrix-method
###   %%,ldiMatrix,ddenseMatrix-method %%,ldiMatrix,ldenseMatrix-method
###   %%,ldiMatrix,ndenseMatrix-method %/%,ldiMatrix,Matrix-method
###   %/%,ldiMatrix,ddenseMatrix-method %/%,ldiMatrix,ldenseMatrix-method
###   %/%,ldiMatrix,ndenseMatrix-method &,ldiMatrix,Matrix-method
###   &,ldiMatrix,ddenseMatrix-method &,ldiMatrix,ldenseMatrix-method
###   &,ldiMatrix,ndenseMatrix-method *,ldiMatrix,Matrix-method
###   *,ldiMatrix,ddenseMatrix-method *,ldiMatrix,ldenseMatrix-method
###   *,ldiMatrix,ndenseMatrix-method -,ldiMatrix,missing-method
###   /,ldiMatrix,Matrix-method /,ldiMatrix,ddenseMatrix-method
###   /,ldiMatrix,ldenseMatrix-method /,ldiMatrix,ndenseMatrix-method
###   Arith,ldiMatrix,logical-method Arith,ldiMatrix,numeric-method
###   Arith,logical,ldiMatrix-method Arith,numeric,ldiMatrix-method
###   Ops,ANY,ldiMatrix-method Ops,ldiMatrix,ANY-method
###   Ops,ldiMatrix,Matrix-method Ops,ldiMatrix,dMatrix-method
###   Ops,ldiMatrix,ddiMatrix-method Ops,ldiMatrix,ldiMatrix-method
###   Ops,ldiMatrix,logical-method Ops,ldiMatrix,numeric-method
###   Ops,ldiMatrix,sparseMatrix-method Summary,ldiMatrix-method
###   prod,ldiMatrix-method sum,ldiMatrix-method which,ldiMatrix-method
### Keywords: array classes

### ** Examples

## Don't show: 
 
library(utils, pos = "package:base", verbose = FALSE)
## End(Don't show)
(lM <- Diagonal(x = c(TRUE,FALSE,FALSE)))
str(lM)#> gory details (slots)

crossprod(lM) # numeric
(nM <- as(lM, "nMatrix"))# -> sparse (not formally ``diagonal'')
crossprod(nM) # logical sparse



cleanEx()
nameEx("lgeMatrix-class")
### * lgeMatrix-class

flush(stderr()); flush(stdout())

### Name: lgeMatrix-class
### Title: Class "lgeMatrix" of General Dense Logical Matrices
### Aliases: lgeMatrix-class !,lgeMatrix-method
###   Arith,lgeMatrix,lgeMatrix-method Compare,lgeMatrix,lgeMatrix-method
###   Logic,lgeMatrix,lgeMatrix-method
### Keywords: array classes

### ** Examples

## Don't show: 
 
library(stats, pos = "package:base", verbose = FALSE)
library(utils, pos = "package:base", verbose = FALSE)
## End(Don't show)
showClass("lgeMatrix")
str(new("lgeMatrix"))
set.seed(1)
(lM <- Matrix(matrix(rnorm(28), 4,7) > 0))# a simple random lgeMatrix
set.seed(11)
(lC <- Matrix(matrix(rnorm(28), 4,7) > 0))# a simple random lgCMatrix
as(lM, "CsparseMatrix")



cleanEx()
nameEx("lsparseMatrix-classes")
### * lsparseMatrix-classes

flush(stderr()); flush(stdout())

### Name: lsparseMatrix-classes
### Title: Sparse logical matrices
### Aliases: lsparseMatrix-class lgCMatrix-class lgRMatrix-class
###   lgTMatrix-class ltCMatrix-class ltRMatrix-class ltTMatrix-class
###   lsCMatrix-class lsRMatrix-class lsTMatrix-class
###   !,lsparseMatrix-method Arith,lsparseMatrix,Matrix-method
###   Logic,lsparseMatrix,ldenseMatrix-method
###   Logic,lsparseMatrix,lsparseMatrix-method
###   Ops,lsparseMatrix,lsparseMatrix-method
###   Ops,lsparseMatrix,nsparseMatrix-method
###   coerce,matrix,lsparseMatrix-method coerce,vector,lsparseMatrix-method
###   which,lsparseMatrix-method Arith,lgCMatrix,lgCMatrix-method
###   Logic,lgCMatrix,lgCMatrix-method Arith,lgTMatrix,lgTMatrix-method
###   Logic,lgTMatrix,lgTMatrix-method Logic,ltCMatrix,ltCMatrix-method
###   Logic,lsCMatrix,lsCMatrix-method
### Keywords: array classes

### ** Examples

## Don't show: 
 
library(utils, pos = "package:base", verbose = FALSE)
## End(Don't show)
(m <- Matrix(c(0,0,2:0), 3,5, dimnames=list(LETTERS[1:3],NULL)))
(lm <- (m > 1)) # lgC
!lm     # no longer sparse
stopifnot(is(lm,"lsparseMatrix"),
          identical(!lm, m <= 1))

data(KNex, package = "Matrix")
str(mmG.1 <- (KNex $ mm) > 0.1)# "lgC..."
table(mmG.1@x)# however with many ``non-structural zeros''
## from logical to nz_pattern -- okay when there are no NA's :
nmG.1 <- as(mmG.1, "nMatrix") # <<< has "TRUE" also where mmG.1 had FALSE
## from logical to "double"
dmG.1 <- as(mmG.1, "dMatrix") # has '0' and back:
lmG.1 <- as(dmG.1, "lMatrix")
stopifnot(identical(nmG.1, as((KNex $ mm) != 0,"nMatrix")),
          validObject(lmG.1),
          identical(lmG.1, mmG.1))

class(xnx <- crossprod(nmG.1))# "nsC.."
class(xlx <- crossprod(mmG.1))# "dsC.." : numeric
is0 <- (xlx == 0)
mean(as.vector(is0))# 99.3% zeros: quite sparse, but
table(xlx@x == 0)# more than half of the entries are (non-structural!) 0
stopifnot(isSymmetric(xlx), isSymmetric(xnx),
          ## compare xnx and xlx : have the *same* non-structural 0s :
          sapply(slotNames(xnx),
                 function(n) identical(slot(xnx, n), slot(xlx, n))))



cleanEx()
nameEx("lsyMatrix-class")
### * lsyMatrix-class

flush(stderr()); flush(stdout())

### Name: lsyMatrix-class
### Title: Symmetric Dense Logical Matrices
### Aliases: lsyMatrix-class lspMatrix-class !,lsyMatrix-method
###   !,lspMatrix-method
### Keywords: array classes

### ** Examples

## Don't show: 
 
library(utils, pos = "package:base", verbose = FALSE)
## End(Don't show)
(M2 <- Matrix(c(TRUE, NA, FALSE, FALSE), 2, 2)) # logical dense (ltr)
str(M2)
# can
(sM <- M2 | t(M2)) # "lge"
as(sM, "symmetricMatrix")
str(sM <- as(sM, "packedMatrix")) # packed symmetric



cleanEx()
nameEx("ltrMatrix-class")
### * ltrMatrix-class

flush(stderr()); flush(stdout())

### Name: ltrMatrix-class
### Title: Triangular Dense Logical Matrices
### Aliases: ltrMatrix-class ltpMatrix-class !,ltrMatrix-method
###   !,ltpMatrix-method
### Keywords: array classes

### ** Examples

## Don't show: 
 
library(utils, pos = "package:base", verbose = FALSE)
## End(Don't show)
showClass("ltrMatrix")

str(new("ltpMatrix"))
(lutr <- as(upper.tri(matrix(, 4, 4)), "ldenseMatrix"))
str(lutp <- pack(lutr)) # packed matrix: only 10 = 4*(4+1)/2 entries
!lutp # the logical negation (is *not* logical triangular !)
## but this one is:
stopifnot(all.equal(lutp, pack(!!lutp)))



cleanEx()
nameEx("lu")
### * lu

flush(stderr()); flush(stdout())

### Name: lu-methods
### Title: Methods for LU Factorization
### Aliases: lu lu-methods lu,denseMatrix-method lu,diagonalMatrix-method
###   lu,dgCMatrix-method lu,dgRMatrix-method lu,dgTMatrix-method
###   lu,dgeMatrix-method lu,dsCMatrix-method lu,dsRMatrix-method
###   lu,dsTMatrix-method lu,dspMatrix-method lu,dsyMatrix-method
###   lu,dtCMatrix-method lu,dtRMatrix-method lu,dtTMatrix-method
###   lu,dtpMatrix-method lu,dtrMatrix-method lu,matrix-method
###   lu,sparseMatrix-method
### Keywords: algebra array methods

### ** Examples

## Don't show: 
 
library(stats, pos = "package:base", verbose = FALSE)
library(utils, pos = "package:base", verbose = FALSE)
## End(Don't show)
showMethods("lu", inherited = FALSE)
set.seed(0)

## ---- Dense ----------------------------------------------------------

(A1 <- Matrix(rnorm(9L), 3L, 3L))
(lu.A1 <- lu(A1))

(A2 <- round(10 * A1[, -3L]))
(lu.A2 <- lu(A2))

## A ~ P1' L U in floating point
str(e.lu.A2 <- expand2(lu.A2), max.level = 2L)
stopifnot(all.equal(A2, Reduce(`%*%`, e.lu.A2)))

## ---- Sparse ---------------------------------------------------------

A3 <- as(readMM(system.file("external/pores_1.mtx", package = "Matrix")),
         "CsparseMatrix")
(lu.A3 <- lu(A3))

## A ~ P1' L U P2' in floating point
str(e.lu.A3 <- expand2(lu.A3), max.level = 2L)
stopifnot(all.equal(A3, Reduce(`%*%`, e.lu.A3)))



cleanEx()
nameEx("mat2triplet")
### * mat2triplet

flush(stderr()); flush(stdout())

### Name: mat2triplet
### Title: Map Matrix to its Triplet Representation
### Aliases: mat2triplet
### Keywords: array utilities

### ** Examples

## Don't show: 
 
library(utils, pos = "package:base", verbose = FALSE)
## End(Don't show)
mat2triplet # simple definition

i <- c(1,3:8); j <- c(2,9,6:10); x <- 7 * (1:7)
(Ax <- sparseMatrix(i, j, x = x)) ##  8 x 10 "dgCMatrix"
str(trA <- mat2triplet(Ax))
stopifnot(i == sort(trA$i),  sort(j) == trA$j,  x == sort(trA$x))

D <- Diagonal(x=4:2)
summary(D)
str(mat2triplet(D))



cleanEx()
nameEx("matrix-products")
### * matrix-products

flush(stderr()); flush(stdout())

### Name: matmult-methods
### Title: Matrix (Cross) Products (of Transpose)
### Aliases: %*% %*%-methods crossprod crossprod-methods tcrossprod
###   tcrossprod-methods matmult-methods %*%,ANY,Matrix-method
###   %*%,ANY,TsparseMatrix-method %*%,CsparseMatrix,CsparseMatrix-method
###   %*%,CsparseMatrix,ddenseMatrix-method
###   %*%,CsparseMatrix,diagonalMatrix-method
###   %*%,CsparseMatrix,matrix-method %*%,CsparseMatrix,numLike-method
###   %*%,Matrix,ANY-method %*%,Matrix,TsparseMatrix-method
###   %*%,Matrix,indMatrix-method %*%,Matrix,matrix-method
###   %*%,Matrix,numLike-method %*%,Matrix,pMatrix-method
###   %*%,RsparseMatrix,diagonalMatrix-method
###   %*%,RsparseMatrix,mMatrix-method %*%,TsparseMatrix,ANY-method
###   %*%,TsparseMatrix,Matrix-method
###   %*%,TsparseMatrix,TsparseMatrix-method
###   %*%,TsparseMatrix,diagonalMatrix-method %*%,dMatrix,lMatrix-method
###   %*%,dMatrix,nMatrix-method %*%,ddenseMatrix,CsparseMatrix-method
###   %*%,ddenseMatrix,ddenseMatrix-method
###   %*%,ddenseMatrix,dsyMatrix-method %*%,ddenseMatrix,dtrMatrix-method
###   %*%,ddenseMatrix,ldenseMatrix-method %*%,ddenseMatrix,matrix-method
###   %*%,ddenseMatrix,ndenseMatrix-method
###   %*%,denseMatrix,diagonalMatrix-method %*%,dgeMatrix,dgeMatrix-method
###   %*%,dgeMatrix,dtpMatrix-method %*%,dgeMatrix,matrix-method
###   %*%,diagonalMatrix,CsparseMatrix-method
###   %*%,diagonalMatrix,RsparseMatrix-method
###   %*%,diagonalMatrix,TsparseMatrix-method
###   %*%,diagonalMatrix,denseMatrix-method
###   %*%,diagonalMatrix,diagonalMatrix-method
###   %*%,diagonalMatrix,matrix-method %*%,dspMatrix,ddenseMatrix-method
###   %*%,dspMatrix,matrix-method %*%,dsyMatrix,ddenseMatrix-method
###   %*%,dsyMatrix,dsyMatrix-method %*%,dsyMatrix,matrix-method
###   %*%,dtpMatrix,ddenseMatrix-method %*%,dtpMatrix,matrix-method
###   %*%,dtrMatrix,ddenseMatrix-method %*%,dtrMatrix,dtrMatrix-method
###   %*%,dtrMatrix,matrix-method %*%,indMatrix,Matrix-method
###   %*%,indMatrix,indMatrix-method %*%,indMatrix,matrix-method
###   %*%,indMatrix,pMatrix-method %*%,lMatrix,dMatrix-method
###   %*%,lMatrix,lMatrix-method %*%,lMatrix,nMatrix-method
###   %*%,ldenseMatrix,ddenseMatrix-method
###   %*%,ldenseMatrix,ldenseMatrix-method
###   %*%,ldenseMatrix,lsparseMatrix-method %*%,ldenseMatrix,matrix-method
###   %*%,ldenseMatrix,ndenseMatrix-method
###   %*%,lsparseMatrix,ldenseMatrix-method
###   %*%,lsparseMatrix,lsparseMatrix-method
###   %*%,mMatrix,RsparseMatrix-method %*%,mMatrix,sparseVector-method
###   %*%,matrix,CsparseMatrix-method %*%,matrix,Matrix-method
###   %*%,matrix,ddenseMatrix-method %*%,matrix,dgeMatrix-method
###   %*%,matrix,diagonalMatrix-method %*%,matrix,dsyMatrix-method
###   %*%,matrix,dtpMatrix-method %*%,matrix,dtrMatrix-method
###   %*%,matrix,indMatrix-method %*%,matrix,ldenseMatrix-method
###   %*%,matrix,ndenseMatrix-method %*%,matrix,pMatrix-method
###   %*%,matrix,sparseMatrix-method %*%,nMatrix,dMatrix-method
###   %*%,nMatrix,lMatrix-method %*%,nMatrix,nMatrix-method
###   %*%,ndenseMatrix,ddenseMatrix-method
###   %*%,ndenseMatrix,ldenseMatrix-method %*%,ndenseMatrix,matrix-method
###   %*%,ndenseMatrix,ndenseMatrix-method
###   %*%,ndenseMatrix,nsparseMatrix-method
###   %*%,nsparseMatrix,ndenseMatrix-method
###   %*%,nsparseMatrix,nsparseMatrix-method
###   %*%,numLike,CsparseMatrix-method %*%,numLike,Matrix-method
###   %*%,numLike,sparseVector-method %*%,pMatrix,Matrix-method
###   %*%,pMatrix,indMatrix-method %*%,pMatrix,matrix-method
###   %*%,pMatrix,pMatrix-method %*%,sparseMatrix,matrix-method
###   %*%,sparseVector,mMatrix-method %*%,sparseVector,numLike-method
###   %*%,sparseVector,sparseVector-method crossprod,ANY,ANY-method
###   crossprod,ANY,Matrix-method crossprod,ANY,RsparseMatrix-method
###   crossprod,ANY,TsparseMatrix-method
###   crossprod,CsparseMatrix,CsparseMatrix-method
###   crossprod,CsparseMatrix,ddenseMatrix-method
###   crossprod,CsparseMatrix,diagonalMatrix-method
###   crossprod,CsparseMatrix,matrix-method
###   crossprod,CsparseMatrix,missing-method
###   crossprod,CsparseMatrix,numLike-method crossprod,Matrix,ANY-method
###   crossprod,Matrix,Matrix-method crossprod,Matrix,TsparseMatrix-method
###   crossprod,Matrix,indMatrix-method crossprod,Matrix,matrix-method
###   crossprod,Matrix,missing-method crossprod,Matrix,numLike-method
###   crossprod,Matrix,pMatrix-method crossprod,RsparseMatrix,ANY-method
###   crossprod,RsparseMatrix,diagonalMatrix-method
###   crossprod,RsparseMatrix,mMatrix-method
###   crossprod,TsparseMatrix,ANY-method
###   crossprod,TsparseMatrix,Matrix-method
###   crossprod,TsparseMatrix,TsparseMatrix-method
###   crossprod,TsparseMatrix,diagonalMatrix-method
###   crossprod,TsparseMatrix,missing-method
###   crossprod,ddenseMatrix,CsparseMatrix-method
###   crossprod,ddenseMatrix,ddenseMatrix-method
###   crossprod,ddenseMatrix,dgCMatrix-method
###   crossprod,ddenseMatrix,dsparseMatrix-method
###   crossprod,ddenseMatrix,ldenseMatrix-method
###   crossprod,ddenseMatrix,matrix-method
###   crossprod,ddenseMatrix,missing-method
###   crossprod,ddenseMatrix,ndenseMatrix-method
###   crossprod,denseMatrix,diagonalMatrix-method
###   crossprod,dgCMatrix,dgeMatrix-method
###   crossprod,dgeMatrix,dgeMatrix-method
###   crossprod,dgeMatrix,matrix-method crossprod,dgeMatrix,missing-method
###   crossprod,dgeMatrix,numLike-method
###   crossprod,diagonalMatrix,CsparseMatrix-method
###   crossprod,diagonalMatrix,RsparseMatrix-method
###   crossprod,diagonalMatrix,TsparseMatrix-method
###   crossprod,diagonalMatrix,denseMatrix-method
###   crossprod,diagonalMatrix,diagonalMatrix-method
###   crossprod,diagonalMatrix,matrix-method
###   crossprod,diagonalMatrix,missing-method
###   crossprod,dsparseMatrix,ddenseMatrix-method
###   crossprod,dsparseMatrix,dgeMatrix-method
###   crossprod,dtpMatrix,ddenseMatrix-method
###   crossprod,dtpMatrix,matrix-method
###   crossprod,dtrMatrix,ddenseMatrix-method
###   crossprod,dtrMatrix,dtrMatrix-method
###   crossprod,dtrMatrix,matrix-method crossprod,indMatrix,Matrix-method
###   crossprod,indMatrix,matrix-method crossprod,indMatrix,missing-method
###   crossprod,ldenseMatrix,ddenseMatrix-method
###   crossprod,ldenseMatrix,ldenseMatrix-method
###   crossprod,ldenseMatrix,lsparseMatrix-method
###   crossprod,ldenseMatrix,matrix-method
###   crossprod,ldenseMatrix,missing-method
###   crossprod,ldenseMatrix,ndenseMatrix-method
###   crossprod,lsparseMatrix,ldenseMatrix-method
###   crossprod,lsparseMatrix,lsparseMatrix-method
###   crossprod,mMatrix,RsparseMatrix-method
###   crossprod,mMatrix,sparseVector-method
###   crossprod,matrix,CsparseMatrix-method crossprod,matrix,Matrix-method
###   crossprod,matrix,dgeMatrix-method
###   crossprod,matrix,diagonalMatrix-method
###   crossprod,matrix,dtrMatrix-method crossprod,matrix,indMatrix-method
###   crossprod,matrix,pMatrix-method
###   crossprod,ndenseMatrix,ddenseMatrix-method
###   crossprod,ndenseMatrix,ldenseMatrix-method
###   crossprod,ndenseMatrix,matrix-method
###   crossprod,ndenseMatrix,missing-method
###   crossprod,ndenseMatrix,ndenseMatrix-method
###   crossprod,ndenseMatrix,nsparseMatrix-method
###   crossprod,nsparseMatrix,ndenseMatrix-method
###   crossprod,nsparseMatrix,nsparseMatrix-method
###   crossprod,numLike,CsparseMatrix-method
###   crossprod,numLike,Matrix-method crossprod,numLike,dgeMatrix-method
###   crossprod,numLike,sparseVector-method
###   crossprod,pMatrix,missing-method
###   crossprod,sparseVector,mMatrix-method
###   crossprod,sparseVector,missing-method
###   crossprod,sparseVector,numLike-method
###   crossprod,sparseVector,sparseVector-method
###   crossprod,symmetricMatrix,ANY-method
###   crossprod,symmetricMatrix,Matrix-method
###   crossprod,symmetricMatrix,missing-method tcrossprod,ANY,ANY-method
###   tcrossprod,ANY,Matrix-method tcrossprod,ANY,RsparseMatrix-method
###   tcrossprod,ANY,TsparseMatrix-method
###   tcrossprod,ANY,symmetricMatrix-method
###   tcrossprod,CsparseMatrix,CsparseMatrix-method
###   tcrossprod,CsparseMatrix,ddenseMatrix-method
###   tcrossprod,CsparseMatrix,diagonalMatrix-method
###   tcrossprod,CsparseMatrix,matrix-method
###   tcrossprod,CsparseMatrix,missing-method
###   tcrossprod,CsparseMatrix,numLike-method tcrossprod,Matrix,ANY-method
###   tcrossprod,Matrix,Matrix-method
###   tcrossprod,Matrix,TsparseMatrix-method
###   tcrossprod,Matrix,indMatrix-method tcrossprod,Matrix,matrix-method
###   tcrossprod,Matrix,missing-method tcrossprod,Matrix,numLike-method
###   tcrossprod,Matrix,symmetricMatrix-method
###   tcrossprod,RsparseMatrix,ANY-method
###   tcrossprod,RsparseMatrix,diagonalMatrix-method
###   tcrossprod,RsparseMatrix,mMatrix-method
###   tcrossprod,TsparseMatrix,ANY-method
###   tcrossprod,TsparseMatrix,Matrix-method
###   tcrossprod,TsparseMatrix,TsparseMatrix-method
###   tcrossprod,TsparseMatrix,diagonalMatrix-method
###   tcrossprod,TsparseMatrix,missing-method
###   tcrossprod,ddenseMatrix,CsparseMatrix-method
###   tcrossprod,ddenseMatrix,ddenseMatrix-method
###   tcrossprod,ddenseMatrix,dsCMatrix-method
###   tcrossprod,ddenseMatrix,dtrMatrix-method
###   tcrossprod,ddenseMatrix,ldenseMatrix-method
###   tcrossprod,ddenseMatrix,lsCMatrix-method
###   tcrossprod,ddenseMatrix,matrix-method
###   tcrossprod,ddenseMatrix,missing-method
###   tcrossprod,ddenseMatrix,ndenseMatrix-method
###   tcrossprod,ddenseMatrix,nsCMatrix-method
###   tcrossprod,denseMatrix,diagonalMatrix-method
###   tcrossprod,dgeMatrix,dgeMatrix-method
###   tcrossprod,dgeMatrix,matrix-method
###   tcrossprod,dgeMatrix,missing-method
###   tcrossprod,dgeMatrix,numLike-method
###   tcrossprod,diagonalMatrix,CsparseMatrix-method
###   tcrossprod,diagonalMatrix,RsparseMatrix-method
###   tcrossprod,diagonalMatrix,TsparseMatrix-method
###   tcrossprod,diagonalMatrix,denseMatrix-method
###   tcrossprod,diagonalMatrix,diagonalMatrix-method
###   tcrossprod,diagonalMatrix,matrix-method
###   tcrossprod,diagonalMatrix,missing-method
###   tcrossprod,dtrMatrix,dtrMatrix-method
###   tcrossprod,indMatrix,Matrix-method tcrossprod,indMatrix,matrix-method
###   tcrossprod,indMatrix,missing-method
###   tcrossprod,ldenseMatrix,ddenseMatrix-method
###   tcrossprod,ldenseMatrix,ldenseMatrix-method
###   tcrossprod,ldenseMatrix,matrix-method
###   tcrossprod,ldenseMatrix,missing-method
###   tcrossprod,ldenseMatrix,ndenseMatrix-method
###   tcrossprod,mMatrix,RsparseMatrix-method
###   tcrossprod,mMatrix,sparseVector-method
###   tcrossprod,matrix,CsparseMatrix-method
###   tcrossprod,matrix,Matrix-method tcrossprod,matrix,dgeMatrix-method
###   tcrossprod,matrix,diagonalMatrix-method
###   tcrossprod,matrix,dsCMatrix-method tcrossprod,matrix,dtrMatrix-method
###   tcrossprod,matrix,indMatrix-method tcrossprod,matrix,lsCMatrix-method
###   tcrossprod,matrix,nsCMatrix-method
###   tcrossprod,ndenseMatrix,ddenseMatrix-method
###   tcrossprod,ndenseMatrix,ldenseMatrix-method
###   tcrossprod,ndenseMatrix,matrix-method
###   tcrossprod,ndenseMatrix,missing-method
###   tcrossprod,ndenseMatrix,ndenseMatrix-method
###   tcrossprod,numLike,CsparseMatrix-method
###   tcrossprod,numLike,Matrix-method tcrossprod,numLike,dgeMatrix-method
###   tcrossprod,numLike,sparseVector-method
###   tcrossprod,pMatrix,Matrix-method tcrossprod,pMatrix,matrix-method
###   tcrossprod,pMatrix,missing-method
###   tcrossprod,sparseMatrix,sparseVector-method
###   tcrossprod,sparseVector,mMatrix-method
###   tcrossprod,sparseVector,missing-method
###   tcrossprod,sparseVector,numLike-method
###   tcrossprod,sparseVector,sparseMatrix-method
###   tcrossprod,sparseVector,sparseVector-method
### Keywords: algebra arith array

### ** Examples

## Don't show: 
 
library(stats, pos = "package:base", verbose = FALSE)
library(utils, pos = "package:base", verbose = FALSE)
## End(Don't show)
 ## A random sparse "incidence" matrix :
 m <- matrix(0, 400, 500)
 set.seed(12)
 m[runif(314, 0, length(m))] <- 1
 mm <- as(m, "CsparseMatrix")
 object.size(m) / object.size(mm) # smaller by a factor of > 200

 ## tcrossprod() is very fast:
 system.time(tCmm <- tcrossprod(mm))# 0   (PIII, 933 MHz)
 system.time(cm <- crossprod(t(m))) # 0.16
 system.time(cm. <- tcrossprod(m))  # 0.02

 stopifnot(cm == as(tCmm, "matrix"))

 ## show sparse sub matrix
 tCmm[1:16, 1:30]



cleanEx()
nameEx("nMatrix-class")
### * nMatrix-class

flush(stderr()); flush(stdout())

### Name: nMatrix-class
### Title: Class "nMatrix" of Non-zero Pattern Matrices
### Aliases: nMatrix-class Arith,logical,nMatrix-method
###   Arith,nMatrix,logical-method Arith,nMatrix,numeric-method
###   Arith,numeric,nMatrix-method Compare,logical,nMatrix-method
###   Compare,nMatrix,logical-method Compare,nMatrix,nMatrix-method
###   Compare,nMatrix,numeric-method Compare,numeric,nMatrix-method
###   Logic,logical,nMatrix-method Logic,nMatrix,Matrix-method
###   Logic,nMatrix,logical-method Logic,nMatrix,nMatrix-method
###   Logic,nMatrix,numeric-method Logic,nMatrix,sparseVector-method
###   Logic,numeric,nMatrix-method Ops,nMatrix,dMatrix-method
###   Ops,nMatrix,lMatrix-method Ops,nMatrix,nMatrix-method
###   Ops,nMatrix,numeric-method Ops,numeric,nMatrix-method
###   Summary,nMatrix-method coerce,matrix,nMatrix-method
###   coerce,vector,nMatrix-method
### Keywords: array classes

### ** Examples

getClass("nMatrix")

L3 <- Matrix(upper.tri(diag(3)))
L3 # an "ltCMatrix"
as(L3, "nMatrix") # -> ntC*

## similar, not using Matrix()
as(upper.tri(diag(3)), "nMatrix")# currently "ngTMatrix"



cleanEx()
nameEx("ndenseMatrix-class")
### * ndenseMatrix-class

flush(stderr()); flush(stdout())

### Name: ndenseMatrix-class
### Title: Virtual Class "ndenseMatrix" of Dense Logical Matrices
### Aliases: ndenseMatrix-class &,ndenseMatrix,ddiMatrix-method
###   &,ndenseMatrix,ldiMatrix-method *,ndenseMatrix,ddiMatrix-method
###   *,ndenseMatrix,ldiMatrix-method Ops,ndenseMatrix,ndenseMatrix-method
###   Summary,ndenseMatrix-method ^,ndenseMatrix,ddiMatrix-method
###   ^,ndenseMatrix,ldiMatrix-method coerce,matrix,ndenseMatrix-method
###   coerce,vector,ndenseMatrix-method which,ndenseMatrix-method
### Keywords: array classes

### ** Examples

showClass("ndenseMatrix")

as(diag(3) > 0, "ndenseMatrix")# -> "nge"



cleanEx()
nameEx("nearPD")
### * nearPD

flush(stderr()); flush(stdout())

### Name: nearPD
### Title: Nearest Positive Definite Matrix
### Aliases: nearPD
### Keywords: algebra array utilities

### ** Examples

## Don't show: 
 
library(    stats, pos = "package:base", verbose = FALSE)
library( graphics, pos = "package:base", verbose = FALSE)
library(grDevices, pos = "package:base", verbose = FALSE)
library(    utils, pos = "package:base", verbose = FALSE)
## End(Don't show)
 ## Higham(2002), p.334f - simple example
 A <- matrix(1, 3,3); A[1,3] <- A[3,1] <- 0
 n.A <- nearPD(A, corr=TRUE, do2eigen=FALSE)
 n.A[c("mat", "normF")]
 n.A.m <- nearPD(A, corr=TRUE, do2eigen=FALSE, base.matrix=TRUE)$mat
 stopifnot(exprs = {                           #=--------------
   all.equal(n.A$mat[1,2], 0.760689917)
   all.equal(n.A$normF, 0.52779033, tolerance=1e-9)
   all.equal(n.A.m, unname(as.matrix(n.A$mat)), tolerance = 1e-15)# seen rel.d.= 1.46e-16
 })
 set.seed(27)
 m <- matrix(round(rnorm(25),2), 5, 5)
 m <- m + t(m)
 diag(m) <- pmax(0, diag(m)) + 1
 (m <- round(cov2cor(m), 2))

 str(near.m <- nearPD(m, trace = TRUE))
 round(near.m$mat, 2)
 norm(m - near.m$mat) # 1.102 / 1.08

 if(requireNamespace("sfsmisc")) {
    m2 <- sfsmisc::posdefify(m) # a simpler approach
    norm(m - m2)  # 1.185, i.e., slightly "less near"
 }

 round(nearPD(m, only.values=TRUE), 9)

## A longer example, extended from Jens' original,
## showing the effects of some of the options:

pr <- Matrix(c(1,     0.477, 0.644, 0.478, 0.651, 0.826,
               0.477, 1,     0.516, 0.233, 0.682, 0.75,
               0.644, 0.516, 1,     0.599, 0.581, 0.742,
               0.478, 0.233, 0.599, 1,     0.741, 0.8,
               0.651, 0.682, 0.581, 0.741, 1,     0.798,
               0.826, 0.75,  0.742, 0.8,   0.798, 1),
             nrow = 6, ncol = 6)

nc.  <- nearPD(pr, conv.tol = 1e-7) # default
nc.$iterations  # 2
nc.1 <- nearPD(pr, conv.tol = 1e-7, corr = TRUE)
nc.1$iterations # 11 / 12 (!)
ncr   <- nearPD(pr, conv.tol = 1e-15)
str(ncr)# still 2 iterations
ncr.1 <- nearPD(pr, conv.tol = 1e-15, corr = TRUE)
ncr.1 $ iterations # 27 / 30 !

ncF <- nearPD(pr, conv.tol = 1e-15, conv.norm = "F")
stopifnot(all.equal(ncr, ncF))# norm type does not matter at all in this example

## But indeed, the 'corr = TRUE' constraint did ensure a better solution;
## cov2cor() does not just fix it up equivalently :
norm(pr - cov2cor(ncr$mat)) # = 0.09994
norm(pr -       ncr.1$mat)  # = 0.08746 / 0.08805

### 3) a real data example from a 'systemfit' model (3 eq.):
(load(system.file("external", "symW.rda", package="Matrix"))) # "symW"
dim(symW) #  24 x 24
class(symW)# "dsCMatrix": sparse symmetric
if(dev.interactive())  image(symW)
EV <- eigen(symW, only=TRUE)$values
summary(EV) ## looking more closely {EV sorted decreasingly}:
tail(EV)# all 6 are negative
EV2 <- eigen(sWpos <- nearPD(symW)$mat, only=TRUE)$values
stopifnot(EV2 > 0)
if(requireNamespace("sfsmisc")) {
    plot(pmax(1e-3,EV), EV2, type="o", log="xy", xaxt="n", yaxt="n")
    for(side in 1:2) sfsmisc::eaxis(side)
} else
    plot(pmax(1e-3,EV), EV2, type="o", log="xy")
abline(0, 1, col="red3", lty=2)



cleanEx()
nameEx("ngeMatrix-class")
### * ngeMatrix-class

flush(stderr()); flush(stdout())

### Name: ngeMatrix-class
### Title: Class "ngeMatrix" of General Dense Nonzero-pattern Matrices
### Aliases: ngeMatrix-class !,ngeMatrix-method
###   Arith,ngeMatrix,ngeMatrix-method Compare,ngeMatrix,ngeMatrix-method
###   Logic,ngeMatrix,ngeMatrix-method
### Keywords: array classes

### ** Examples

showClass("ngeMatrix")
## "lgeMatrix" is really more relevant



cleanEx()
nameEx("nnzero")
### * nnzero

flush(stderr()); flush(stdout())

### Name: nnzero-methods
### Title: The Number of Non-Zero Values of a Matrix
### Aliases: nnzero nnzero-methods nnzero,ANY-method
###   nnzero,CHMfactor-method nnzero,array-method nnzero,denseMatrix-method
###   nnzero,diagonalMatrix-method nnzero,indMatrix-method
###   nnzero,sparseMatrix-method nnzero,vector-method
### Keywords: array logic methods

### ** Examples

## Don't show: 
 
library(utils, pos = "package:base", verbose = FALSE)
## End(Don't show)
m <- Matrix(0+1:28, nrow = 4)
m[-3,c(2,4:5,7)] <- m[ 3, 1:4] <- m[1:3, 6] <- 0
(mT <- as(m, "TsparseMatrix"))
nnzero(mT)
(S <- crossprod(mT))
nnzero(S)
str(S) # slots are smaller than nnzero()
stopifnot(nnzero(S) == sum(as.matrix(S) != 0))# failed earlier

data(KNex, package = "Matrix")
M <- KNex$mm
class(M)
dim(M)
length(M); stopifnot(length(M) == prod(dim(M)))
nnzero(M) # more relevant than length
## the above are also visible from
str(M)



cleanEx()
nameEx("norm")
### * norm

flush(stderr()); flush(stdout())

### Name: norm-methods
### Title: Matrix Norms
### Aliases: norm norm-methods norm,ANY,missing-method
###   norm,denseMatrix,character-method norm,dgeMatrix,character-method
###   norm,diagonalMatrix,character-method norm,dspMatrix,character-method
###   norm,dsyMatrix,character-method norm,dtpMatrix,character-method
###   norm,dtrMatrix,character-method norm,indMatrix,character-method
###   norm,pMatrix,character-method norm,sparseMatrix,character-method
### Keywords: algebra math methods

### ** Examples

x <- Hilbert(9)
norm(x)# = "O" = "1"
stopifnot(identical(norm(x), norm(x, "1")))
norm(x, "I")# the same, because 'x' is symmetric

allnorms <- function(d) vapply(c("1","I","F","M","2"),
                               norm, x = d, double(1))
allnorms(x)
allnorms(Hilbert(10))

i <- c(1,3:8); j <- c(2,9,6:10); x <- 7 * (1:7)
A <- sparseMatrix(i, j, x = x)                      ##  8 x 10 "dgCMatrix"
(sA <- sparseMatrix(i, j, x = x, symmetric = TRUE)) ## 10 x 10 "dsCMatrix"
(tA <- sparseMatrix(i, j, x = x, triangular= TRUE)) ## 10 x 10 "dtCMatrix"
(allnorms(A) -> nA)
allnorms(sA)
allnorms(tA)
stopifnot(all.equal(nA, allnorms(as(A, "matrix"))),
	  all.equal(nA, allnorms(tA))) # because tA == rbind(A, 0, 0)
A. <- A; A.[1,3] <- NA
stopifnot(is.na(allnorms(A.))) # gave error



cleanEx()
nameEx("nsparseMatrix-classes")
### * nsparseMatrix-classes

flush(stderr()); flush(stdout())

### Name: nsparseMatrix-classes
### Title: Sparse "pattern" Matrices
### Aliases: nsparseMatrix-class ngCMatrix-class ngRMatrix-class
###   ngTMatrix-class ntCMatrix-class ntRMatrix-class ntTMatrix-class
###   nsCMatrix-class nsRMatrix-class nsTMatrix-class
###   !,nsparseMatrix-method -,nsparseMatrix,missing-method
###   Arith,nsparseMatrix,Matrix-method
###   Arith,dsparseMatrix,nsparseMatrix-method
###   Arith,lsparseMatrix,nsparseMatrix-method
###   Arith,nsparseMatrix,dsparseMatrix-method
###   Arith,nsparseMatrix,lsparseMatrix-method
###   Ops,nsparseMatrix,dsparseMatrix-method
###   Ops,nsparseMatrix,lsparseMatrix-method
###   Ops,nsparseMatrix,sparseMatrix-method
###   coerce,matrix,nsparseMatrix-method
###   coerce,nsparseMatrix,indMatrix-method
###   coerce,nsparseMatrix,pMatrix-method
###   coerce,vector,nsparseMatrix-method which,nsparseMatrix-method
### Keywords: array classes

### ** Examples

## Don't show: 
 
library(utils, pos = "package:base", verbose = FALSE)
## End(Don't show)
(m <- Matrix(c(0,0,2:0), 3,5, dimnames=list(LETTERS[1:3],NULL)))
## ``extract the nonzero-pattern of (m) into an nMatrix'':
nm <- as(m, "nsparseMatrix") ## -> will be a "ngCMatrix"
str(nm) # no 'x' slot
nnm <- !nm # no longer sparse
## consistency check:
stopifnot(xor(as( nm, "matrix"),
              as(nnm, "matrix")))

## low-level way of adding "non-structural zeros" :
nnm <- as(nnm, "lsparseMatrix") # "lgCMatrix"
nnm@x[2:4] <- c(FALSE, NA, NA)
nnm
as(nnm, "nMatrix") # NAs *and* non-structural 0  |--->  'TRUE'

data(KNex, package = "Matrix")
nmm <- as(KNex $ mm, "nMatrix")
str(xlx <- crossprod(nmm))# "nsCMatrix"
stopifnot(isSymmetric(xlx))
image(xlx, main=paste("crossprod(nmm) : Sparse", class(xlx)))



cleanEx()
nameEx("nsyMatrix-class")
### * nsyMatrix-class

flush(stderr()); flush(stdout())

### Name: nsyMatrix-class
### Title: Symmetric Dense Nonzero-Pattern Matrices
### Aliases: nsyMatrix-class nspMatrix-class !,nsyMatrix-method
###   !,nspMatrix-method
### Keywords: array classes

### ** Examples

## Don't show: 
 
library(utils, pos = "package:base", verbose = FALSE)
## End(Don't show)
(s0 <- new("nsyMatrix"))

(M2 <- Matrix(c(TRUE, NA, FALSE, FALSE), 2, 2)) # logical dense (ltr)
(sM <- M2 & t(M2))                       # -> "lge"
class(sM <- as(sM, "nMatrix"))           # -> "nge"
     (sM <- as(sM, "symmetricMatrix"))   # -> "nsy"
str(sM <- as(sM, "packedMatrix")) # -> "nsp", i.e., packed symmetric



cleanEx()
nameEx("ntrMatrix-class")
### * ntrMatrix-class

flush(stderr()); flush(stdout())

### Name: ntrMatrix-class
### Title: Triangular Dense Logical Matrices
### Aliases: ntrMatrix-class ntpMatrix-class !,ntrMatrix-method
###   !,ntpMatrix-method
### Keywords: array classes

### ** Examples

## Don't show: 
 
library(utils, pos = "package:base", verbose = FALSE)
## End(Don't show)
showClass("ntrMatrix")

str(new("ntpMatrix"))
(nutr <- as(upper.tri(matrix(, 4, 4)), "ndenseMatrix"))
str(nutp <- pack(nutr)) # packed matrix: only 10 = 4*(4+1)/2 entries
!nutp # the logical negation (is *not* logical triangular !)
## but this one is:
stopifnot(all.equal(nutp, pack(!!nutp)))



cleanEx()
nameEx("number-class")
### * number-class

flush(stderr()); flush(stdout())

### Name: number-class
### Title: Class "number" of Possibly Complex Numbers
### Aliases: number-class
### Keywords: classes

### ** Examples

showClass("number")
stopifnot( is(1i, "number"), is(pi, "number"), is(1:3, "number") )



cleanEx()
nameEx("pMatrix-class")
### * pMatrix-class

flush(stderr()); flush(stdout())

### Name: pMatrix-class
### Title: Permutation matrices
### Aliases: pMatrix-class coerce,matrix,pMatrix-method
###   coerce,numeric,pMatrix-method determinant,pMatrix,logical-method
###   t,pMatrix-method
### Keywords: array classes

### ** Examples

## Don't show: 
 
library(stats, pos = "package:base", verbose = FALSE)
## End(Don't show)
(pm1 <- as(as.integer(c(2,3,1)), "pMatrix"))
t(pm1) # is the same as
solve(pm1)
pm1 %*% t(pm1) # check that the transpose is the inverse
stopifnot(all(diag(3) == as(pm1 %*% t(pm1), "matrix")),
          is.logical(as(pm1, "matrix")))

set.seed(11)
## random permutation matrix :
(p10 <- as(sample(10),"pMatrix"))

## Permute rows / columns of a numeric matrix :
(mm <- round(array(rnorm(3 * 3), c(3, 3)), 2))
mm %*% pm1
pm1 %*% mm
try(as(as.integer(c(3,3,1)), "pMatrix"))# Error: not a permutation

as(pm1, "TsparseMatrix")
p10[1:7, 1:4] # gives an "ngTMatrix" (most economic!)

## row-indexing of a <pMatrix> keeps it as an <indMatrix>:
p10[1:3, ]



cleanEx()
nameEx("packedMatrix-class")
### * packedMatrix-class

flush(stderr()); flush(stdout())

### Name: packedMatrix-class
### Title: Virtual Class '"packedMatrix"' of Packed Dense Matrices
### Aliases: packedMatrix-class coerce,matrix,packedMatrix-method
###   cov2cor,packedMatrix-method diag,packedMatrix-method
###   diag<-,packedMatrix-method t,packedMatrix-method
### Keywords: array classes

### ** Examples

showClass("packedMatrix")
showMethods(classes = "packedMatrix")



cleanEx()
nameEx("printSpMatrix")
### * printSpMatrix

flush(stderr()); flush(stdout())

### Name: printSpMatrix
### Title: Format and Print Sparse Matrices Flexibly
### Aliases: formatSpMatrix printSpMatrix printSpMatrix2
### Keywords: character print utilities

### ** Examples

f1 <- gl(5, 3, labels = LETTERS[1:5])
X <- as(f1, "sparseMatrix")
X ## <==>  show(X)  <==>  print(X)
t(X) ## shows column names, since only 5 columns

X2 <- as(gl(12, 3, labels = paste(LETTERS[1:12],"c",sep=".")),
         "sparseMatrix")
X2
## less nice, but possible:
print(X2, col.names = TRUE) # use [,1] [,2] .. => does not fit

## Possibilities with column names printing:
      t(X2) # suppressing column names
print(t(X2), col.names=TRUE)
print(t(X2), zero.print = "", col.names="abbr. 1")
print(t(X2), zero.print = "-", col.names="substring 2")

## Don't show: 
op <- options(max.print = 25000, width = 80)
sink(print(tempfile()))
M <- Matrix(0, 10000, 100)
M[1,1] <- M[2,3] <- 3.14
st <- system.time(show(M))
sink()
st

if(interactive() || nzchar(Sys.getenv("R_MATRIX_CHECK_EXTRA")))
## valgrind (2023-07-26) gave 10.5 sec!
stopifnot(st[1] < 1.0) # only 0.09 on cmath-3
options(op)
## End(Don't show)



cleanEx()
nameEx("qr-methods")
### * qr-methods

flush(stderr()); flush(stdout())

### Name: qr-methods
### Title: Methods for QR Factorization
### Aliases: qr qr-methods qr,dgCMatrix-method qr,sparseMatrix-method
### Keywords: algebra array methods

### ** Examples

showMethods("qr", inherited = FALSE)

## Rank deficient: columns 3 {b2} and 6 {c3} are "extra"
M <- as(cbind(a1 = 1,
              b1 = rep(c(1, 0), each = 3L),
              b2 = rep(c(0, 1), each = 3L),
              c1 = rep(c(1, 0, 0), 2L),
              c2 = rep(c(0, 1, 0), 2L),
              c3 = rep(c(0, 0, 1), 2L)),
        "CsparseMatrix")
rownames(M) <- paste0("r", seq_len(nrow(M)))
b <- 1:6
eps <- .Machine$double.eps

## .... [1] full rank ..................................................
## ===> a least squares solution of A x = b exists
##      and is unique _in exact arithmetic_

(A1 <- M[, -c(3L, 6L)])
(qr.A1 <- qr(A1))

stopifnot(exprs = {
    rankMatrix(A1) == ncol(A1)
    { d1 <- diag(qr.A1@R); sum(d1 < max(d1) * eps) == 0L }
    rcond(crossprod(A1)) >= eps
    all.equal(qr.coef(qr.A1, b), drop(solve(crossprod(A1), crossprod(A1, b))))
    all.equal(qr.fitted(qr.A1, b) + qr.resid(qr.A1, b), b)
})

## .... [2] numerically rank deficient with full structural rank .......
## ===> a least squares solution of A x = b does not
##      exist or is not unique _in exact arithmetic_

(A2 <- M)
(qr.A2 <- qr(A2))

stopifnot(exprs = {
    rankMatrix(A2) == ncol(A2) - 2L
    { d2 <- diag(qr.A2@R); sum(d2 < max(d2) * eps) == 2L }
    rcond(crossprod(A2)) < eps

    ## 'qr.coef' computes unique least squares solution of "nearby" problem
    ## Z x = b for some full rank Z ~ A, currently without warning {FIXME} !
    tryCatch({ qr.coef(qr.A2, b); TRUE }, condition = function(x) FALSE)

    all.equal(qr.fitted(qr.A2, b) + qr.resid(qr.A2, b), b)
})

## .... [3] numerically and structurally rank deficient ................
## ===> factorization of _augmented_ matrix with
##      full structural rank proceeds as in [2]

##  NB: implementation details are subject to change; see (*) below

A3 <- M
A3[, c(3L, 6L)] <- 0
A3
(qr.A3 <- qr(A3)) # with a warning ... "additional 2 row(s) of zeros"

stopifnot(exprs = {
    ## sparseQR object preserves the unaugmented dimensions (*)
    dim(qr.A3  ) == dim(A3)
    dim(qr.A3@V) == dim(A3) + c(2L, 0L)
    dim(qr.A3@R) == dim(A3) + c(2L, 0L)

    ## The augmented matrix remains numerically rank deficient
    rankMatrix(A3) == ncol(A3) - 2L
    { d3 <- diag(qr.A3@R); sum(d3 < max(d3) * eps) == 2L }
    rcond(crossprod(A3)) < eps
})

## Auxiliary functions accept and return a vector or matrix
## with dimensions corresponding to the unaugmented matrix (*),
## in all cases with a warning
qr.coef  (qr.A3, b)
qr.fitted(qr.A3, b)
qr.resid (qr.A3, b)

## .... [4] yet more examples ..........................................

## By disabling column pivoting, one gets the "vanilla" factorization
## A = Q~ R, where Q~ := P1' Q is orthogonal because P1 and Q are

(qr.A1.pp <- qr(A1, order = 0L)) # partial pivoting

ae1 <- function(a, b, ...) all.equal(as(a, "matrix"), as(b, "matrix"), ...)
ae2 <- function(a, b, ...) ae1(unname(a), unname(b), ...)

stopifnot(exprs = {
    length(qr.A1   @q) == ncol(A1)
    length(qr.A1.pp@q) == 0L # indicating no column pivoting
    ae2(A1[, qr.A1@q + 1L], qr.Q(qr.A1   ) %*% qr.R(qr.A1   ))
    ae2(A1                , qr.Q(qr.A1.pp) %*% qr.R(qr.A1.pp))
})



cleanEx()
nameEx("rankMatrix")
### * rankMatrix

flush(stderr()); flush(stdout())

### Name: rankMatrix
### Title: Rank of a Matrix
### Aliases: rankMatrix qr2rankMatrix
### Keywords: algebra utilities

### ** Examples

## Don't show: 
 
library(stats, pos = "package:base", verbose = FALSE)
## End(Don't show)
rankMatrix(cbind(1, 0, 1:3)) # 2

(meths <- eval(formals(rankMatrix)$method))

## a "border" case:
H12 <- Hilbert(12)
rankMatrix(H12, tol = 1e-20) # 12;  but  11  with default method & tol.
sapply(meths, function(.m.) rankMatrix(H12, method = .m.))
## tolNorm2   qr.R  qrLINPACK   qr  useGrad maybeGrad
##       11     11         12   12       11        11
## The meaning of 'tol' for method="qrLINPACK" and *dense* x is not entirely "scale free"
rMQL <- function(ex, M) rankMatrix(M, method="qrLINPACK",tol = 10^-ex)
rMQR <- function(ex, M) rankMatrix(M, method="qr.R",     tol = 10^-ex)
sapply(5:15, rMQL, M = H12) # result is platform dependent
##  7  7  8 10 10 11 11 11 12 12 12  {x86_64}
sapply(5:15, rMQL, M = 1000 * H12) # not identical unfortunately
##  7  7  8 10 11 11 12 12 12 12 12
sapply(5:15, rMQR, M = H12)
##  5  6  7  8  8  9  9 10 10 11 11
sapply(5:15, rMQR, M = 1000 * H12) # the *same*
## Don't show: 
  (r12 <- sapply(5:15, rMQR, M = H12))
  stopifnot(identical(r12, sapply(5:15, rMQR, M = H12 / 100)),
            identical(r12, sapply(5:15, rMQR, M = H12 * 1e5)))

  rM1 <- function(ex, M) rankMatrix(M, tol = 10^-ex)
  (r12 <- sapply(5:15, rM1, M = H12))
  stopifnot(identical(r12, sapply(5:15, rM1, M = H12 / 100)),
            identical(r12, sapply(5:15, rM1, M = H12 * 1e5)))
## End(Don't show)

## "sparse" case:
M15 <- kronecker(diag(x=c(100,1,10)), Hilbert(5))
sapply(meths, function(.m.) rankMatrix(M15, method = .m.))
#--> all 15, but 'useGrad' has 14.
sapply(meths, function(.m.) rankMatrix(M15, method = .m., tol = 1e-7)) # all 14

## "large" sparse
n <- 250000; p <- 33; nnz <- 10000
L <- sparseMatrix(i = sample.int(n, nnz, replace=TRUE),
                  j = sample.int(p, nnz, replace=TRUE),
                  x = rnorm(nnz))
(st1 <- system.time(r1 <- rankMatrix(L)))                # warning+ ~1.5 sec (2013)
(st2 <- system.time(r2 <- rankMatrix(L, method = "qr"))) # considerably faster!
r1[[1]] == print(r2[[1]]) ## -->  ( 33  TRUE )
## Don't show: 
stopifnot(r1[[1]] == 33, 33 == r2[[1]])
if(interactive() || nzchar(Sys.getenv("R_MATRIX_CHECK_EXTRA")))
    stopifnot(st2[[1]] < 0.2) # seeing 0.03 (on ~ 2010-hardware; R 3.0.2)
## End(Don't show)
## another sparse-"qr" one, which ``failed'' till 2013-11-23:
set.seed(42)
f1 <- factor(sample(50, 1000, replace=TRUE))
f2 <- factor(sample(50, 1000, replace=TRUE))
f3 <- factor(sample(50, 1000, replace=TRUE))
D <- t(do.call(rbind, lapply(list(f1,f2,f3), as, 'sparseMatrix')))
dim(D); nnzero(D) ## 1000 x 150 // 3000 non-zeros (= 2%)
stopifnot(rankMatrix(D,           method='qr') == 148,
	  rankMatrix(crossprod(D),method='qr') == 148)

## zero matrix has rank 0 :
stopifnot(sapply(meths, function(.m.)
                        rankMatrix(matrix(0, 2, 2), method = .m.)) == 0)



cleanEx()
nameEx("rcond")
### * rcond

flush(stderr()); flush(stdout())

### Name: rcond-methods
### Title: Estimate the Reciprocal Condition Number
### Aliases: rcond rcond-methods rcond,ANY,missing-method
###   rcond,denseMatrix,character-method rcond,dgeMatrix,character-method
###   rcond,diagonalMatrix,character-method
###   rcond,dpoMatrix,character-method rcond,dppMatrix,character-method
###   rcond,dspMatrix,character-method rcond,dsyMatrix,character-method
###   rcond,dtpMatrix,character-method rcond,dtrMatrix,character-method
###   rcond,indMatrix,character-method rcond,pMatrix,character-method
###   rcond,sparseMatrix,character-method
### Keywords: algebra math methods

### ** Examples

## Don't show: 
 
library(stats, pos = "package:base", verbose = FALSE)
## End(Don't show)
x <- Matrix(rnorm(9), 3, 3)
rcond(x)
## typically "the same" (with more computational effort):
1 / (norm(x) * norm(solve(x)))
rcond(Hilbert(9))  # should be about 9.1e-13

## For non-square matrices:
rcond(x1 <- cbind(1,1:10))# 0.05278
rcond(x2 <- cbind(x1, 2:11))# practically 0, since x2 does not have full rank

## sparse
(S1 <- Matrix(rbind(0:1,0, diag(3:-2))))
rcond(S1)
m1 <- as(S1, "denseMatrix")
all.equal(rcond(S1), rcond(m1))

## wide and sparse
rcond(Matrix(cbind(0, diag(2:-1))))

## Large sparse example ----------
m <- Matrix(c(3,0:2), 2,2)
M <- bdiag(kronecker(Diagonal(2), m), kronecker(m,m))
36*(iM <- solve(M)) # still sparse
MM <- kronecker(Diagonal(10), kronecker(Diagonal(5),kronecker(m,M)))
dim(M3 <- kronecker(bdiag(M,M),MM)) # 12'800 ^ 2
if(interactive()) ## takes about 2 seconds if you have >= 8 GB RAM
  system.time(r <- rcond(M3))
## whereas this is *fast* even though it computes  solve(M3)
system.time(r. <- rcond(M3, useInv=TRUE))
if(interactive()) ## the values are not the same
  c(r, r.)  # 0.05555 0.013888
## for all 4 norms available for sparseMatrix :
cbind(rr <- sapply(c("1","I","F","M"),
             function(N) rcond(M3, norm=N, useInv=TRUE)))
## Don't show: 
stopifnot(all.equal(r., 1/72, tolerance=1e-12))
## End(Don't show)



cleanEx()
nameEx("rep2abI")
### * rep2abI

flush(stderr()); flush(stdout())

### Name: rep2abI
### Title: Replicate Vectors into 'abIndex' Result
### Aliases: rep2abI
### Keywords: manip utilities

### ** Examples

(ab <- rep2abI(2:7, 4))
stopifnot(identical(as(ab, "numeric"),
	   rep(2:7, 4)))



cleanEx()
nameEx("replValue-class")
### * replValue-class

flush(stderr()); flush(stdout())

### Name: replValue-class
### Title: Virtual Class "replValue" - Simple Class for Subassignment
###   Values
### Aliases: replValue-class
### Keywords: classes

### ** Examples

showClass("replValue")



cleanEx()
nameEx("rleDiff-class")
### * rleDiff-class

flush(stderr()); flush(stdout())

### Name: rleDiff-class
### Title: Class "rleDiff" of rle(diff(.)) Stored Vectors
### Aliases: rleDiff-class show,rleDiff-method
### Keywords: classes

### ** Examples

showClass("rleDiff")

ab <- c(abIseq(2, 100), abIseq(20, -2))
ab@rleD  # is "rleDiff"



cleanEx()
nameEx("rsparsematrix")
### * rsparsematrix

flush(stderr()); flush(stdout())

### Name: rsparsematrix
### Title: Random Sparse Matrix
### Aliases: rsparsematrix
### Keywords: array distribution utilities

### ** Examples

## Don't show: 
 
library(stats, pos = "package:base", verbose = FALSE)
## End(Don't show)
set.seed(17)# to be reproducible
M <- rsparsematrix(8, 12, nnz = 30) # small example, not very sparse
M
M1 <- rsparsematrix(1000, 20,  nnz = 123,  rand.x = runif)
summary(M1)

## a random *symmetric* Matrix
(S9 <- rsparsematrix(9, 9, nnz = 10, symmetric=TRUE)) # dsCMatrix
nnzero(S9)# ~ 20: as 'nnz' only counts one "triangle"

## a random patter*n* aka boolean Matrix (no 'x' slot):
(n7 <- rsparsematrix(5, 12, nnz = 10, rand.x = NULL))

## a [T]riplet representation sparseMatrix:
T2 <- rsparsematrix(40, 12, nnz = 99, repr = "T")
head(T2)



cleanEx()
nameEx("solve-methods")
### * solve-methods

flush(stderr()); flush(stdout())

### Name: solve-methods
### Title: Methods in Package 'Matrix' for Function 'solve'
### Aliases: solve solve-methods solve,ANY,ANY-method
###   solve,BunchKaufman,missing-method solve,BunchKaufman,dgeMatrix-method
###   solve,CHMfactor,missing-method solve,CHMfactor,dgeMatrix-method
###   solve,CHMfactor,dgCMatrix-method solve,Cholesky,missing-method
###   solve,Cholesky,dgeMatrix-method solve,CsparseMatrix,ANY-method
###   solve,Matrix,sparseVector-method
###   solve,MatrixFactorization,CsparseMatrix-method
###   solve,MatrixFactorization,RsparseMatrix-method
###   solve,MatrixFactorization,TsparseMatrix-method
###   solve,MatrixFactorization,denseMatrix-method
###   solve,MatrixFactorization,dgCMatrix-method
###   solve,MatrixFactorization,dgeMatrix-method
###   solve,MatrixFactorization,diagonalMatrix-method
###   solve,MatrixFactorization,indMatrix-method
###   solve,MatrixFactorization,matrix-method
###   solve,MatrixFactorization,numLike-method
###   solve,MatrixFactorization,sparseVector-method
###   solve,RsparseMatrix,ANY-method solve,Schur,ANY-method
###   solve,TsparseMatrix,ANY-method solve,ddiMatrix,Matrix-method
###   solve,ddiMatrix,matrix-method solve,ddiMatrix,missing-method
###   solve,ddiMatrix,numLike-method solve,denseLU,missing-method
###   solve,denseLU,dgeMatrix-method solve,denseMatrix,ANY-method
###   solve,dgCMatrix,denseMatrix-method solve,dgCMatrix,matrix-method
###   solve,dgCMatrix,missing-method solve,dgCMatrix,numLike-method
###   solve,dgCMatrix,sparseMatrix-method solve,dgeMatrix,ANY-method
###   solve,diagonalMatrix,ANY-method solve,dpoMatrix,ANY-method
###   solve,dppMatrix,ANY-method solve,dsCMatrix,denseMatrix-method
###   solve,dsCMatrix,matrix-method solve,dsCMatrix,missing-method
###   solve,dsCMatrix,numLike-method solve,dsCMatrix,sparseMatrix-method
###   solve,dspMatrix,ANY-method solve,dsyMatrix,ANY-method
###   solve,dtCMatrix,dgCMatrix-method solve,dtCMatrix,dgeMatrix-method
###   solve,dtCMatrix,missing-method
###   solve,dtCMatrix,triangularMatrix-method
###   solve,dtpMatrix,dgeMatrix-method solve,dtpMatrix,missing-method
###   solve,dtpMatrix,triangularMatrix-method
###   solve,dtrMatrix,dgeMatrix-method solve,dtrMatrix,missing-method
###   solve,dtrMatrix,triangularMatrix-method solve,indMatrix,ANY-method
###   solve,matrix,Matrix-method solve,matrix,sparseVector-method
###   solve,pBunchKaufman,missing-method
###   solve,pBunchKaufman,dgeMatrix-method solve,pCholesky,missing-method
###   solve,pCholesky,dgeMatrix-method solve,pMatrix,Matrix-method
###   solve,pMatrix,matrix-method solve,pMatrix,missing-method
###   solve,pMatrix,numLike-method solve,sparseLU,missing-method
###   solve,sparseLU,dgeMatrix-method solve,sparseLU,dgCMatrix-method
###   solve,sparseQR,missing-method solve,sparseQR,dgeMatrix-method
###   solve,sparseQR,dgCMatrix-method
###   solve,triangularMatrix,CsparseMatrix-method
###   solve,triangularMatrix,RsparseMatrix-method
###   solve,triangularMatrix,TsparseMatrix-method
###   solve,triangularMatrix,denseMatrix-method
###   solve,triangularMatrix,dgCMatrix-method
###   solve,triangularMatrix,dgeMatrix-method
###   solve,triangularMatrix,diagonalMatrix-method
###   solve,triangularMatrix,indMatrix-method
###   solve,triangularMatrix,matrix-method
###   solve,triangularMatrix,numLike-method
### Keywords: algebra array methods

### ** Examples

## A close to symmetric example with "quite sparse" inverse:
n1 <- 7; n2 <- 3
dd <- data.frame(a = gl(n1,n2), b = gl(n2,1,n1*n2))# balanced 2-way
X <- sparse.model.matrix(~ -1+ a + b, dd)# no intercept --> even sparser
XXt <- tcrossprod(X)
diag(XXt) <- rep(c(0,0,1,0), length.out = nrow(XXt))

n <- nrow(ZZ <- kronecker(XXt, Diagonal(x=c(4,1))))
image(a <- 2*Diagonal(n) + ZZ %*% Diagonal(x=c(10, rep(1, n-1))))
isSymmetric(a) # FALSE
image(drop0(skewpart(a)))
image(ia0 <- solve(a, tol = 0)) # checker board, dense [but really, a is singular!]
try(solve(a, sparse=TRUE))##-> error [ TODO: assertError ]
ia. <- solve(a, sparse=TRUE, tol = 1e-19)##-> *no* error
if(R.version$arch == "x86_64")
  ## Fails on 32-bit [Fedora 19, R 3.0.2] from Matrix 1.1-0 on [FIXME ??] only
  stopifnot(all.equal(as.matrix(ia.), as.matrix(ia0)))
a <- a + Diagonal(n)
iad <- solve(a)
ias <- solve(a, sparse=FALSE)
stopifnot(all.equal(as(iad,"denseMatrix"), ias, tolerance=1e-14))
I. <- iad %*% a          ; image(I.)
I0 <- drop0(zapsmall(I.)); image(I0)
.I <- a %*% iad
.I0 <- drop0(zapsmall(.I))
stopifnot( all.equal(as(I0, "diagonalMatrix"), Diagonal(n)),
           all.equal(as(.I0,"diagonalMatrix"), Diagonal(n)) )




cleanEx()
nameEx("spMatrix")
### * spMatrix

flush(stderr()); flush(stdout())

### Name: spMatrix
### Title: Sparse Matrix Constructor From Triplet
### Aliases: spMatrix
### Keywords: array utilities

### ** Examples

## Don't show: 
 
library(stats, pos = "package:base", verbose = FALSE)
library(utils, pos = "package:base", verbose = FALSE)
## End(Don't show)
## simple example
A <- spMatrix(10,20, i = c(1,3:8),
                     j = c(2,9,6:10),
                     x = 7 * (1:7))
A # a "dgTMatrix"
summary(A)
str(A) # note that *internally* 0-based indices (i,j) are used

L <- spMatrix(9, 30, i = rep(1:9, 3), 1:27,
              (1:27) %% 4 != 1)
L # an "lgTMatrix"


## A simplified predecessor of  Matrix'  rsparsematrix() function :

 rSpMatrix <- function(nrow, ncol, nnz,
                       rand.x = function(n) round(rnorm(nnz), 2))
 {
     ## Purpose: random sparse matrix
     ## --------------------------------------------------------------
     ## Arguments: (nrow,ncol): dimension
     ##          nnz  :  number of non-zero entries
     ##         rand.x:  random number generator for 'x' slot
     ## --------------------------------------------------------------
     ## Author: Martin Maechler, Date: 14.-16. May 2007
     stopifnot((nnz <- as.integer(nnz)) >= 0,
               nrow >= 0, ncol >= 0, nnz <= nrow * ncol)
     spMatrix(nrow, ncol,
              i = sample(nrow, nnz, replace = TRUE),
              j = sample(ncol, nnz, replace = TRUE),
              x = rand.x(nnz))
 }

 M1 <- rSpMatrix(100000, 20, nnz = 200)
 summary(M1)



cleanEx()
nameEx("sparse.model.matrix")
### * sparse.model.matrix

flush(stderr()); flush(stdout())

### Name: sparse.model.matrix
### Title: Construct Sparse Design / Model Matrices
### Aliases: sparse.model.matrix fac2sparse fac2Sparse
### Keywords: array models utilities

### ** Examples

## Don't show: 
 
library(stats, pos = "package:base", verbose = FALSE)
## End(Don't show)
dd <- data.frame(a = gl(3,4), b = gl(4,1,12))# balanced 2-way
options("contrasts") # the default:  "contr.treatment"
sparse.model.matrix(~ a + b, dd)
sparse.model.matrix(~ -1+ a + b, dd)# no intercept --> even sparser
sparse.model.matrix(~ a + b, dd, contrasts = list(a="contr.sum"))
sparse.model.matrix(~ a + b, dd, contrasts = list(b="contr.SAS"))

## Sparse method is equivalent to the traditional one :
stopifnot(all(sparse.model.matrix(~    a + b, dd) ==
	          Matrix(model.matrix(~    a + b, dd), sparse=TRUE)),
	      all(sparse.model.matrix(~0 + a + b, dd) ==
	          Matrix(model.matrix(~0 + a + b, dd), sparse=TRUE)))

(ff <- gl(3,4,, c("X","Y", "Z")))
fac2sparse(ff) #  3 x 12 sparse Matrix of class "dgCMatrix"
##
##  X  1 1 1 1 . . . . . . . .
##  Y  . . . . 1 1 1 1 . . . .
##  Z  . . . . . . . . 1 1 1 1

## can also be computed via sparse.model.matrix():
f30 <- gl(3,0    )
f12 <- gl(3,0, 12)
stopifnot(
  all.equal(t( fac2sparse(ff) ),
	    sparse.model.matrix(~ 0+ff),
	    tolerance = 0, check.attributes=FALSE),
  is(M <- fac2sparse(f30, drop= TRUE),"CsparseMatrix"), dim(M) == c(0, 0),
  is(M <- fac2sparse(f30, drop=FALSE),"CsparseMatrix"), dim(M) == c(3, 0),
  is(M <- fac2sparse(f12, drop= TRUE),"CsparseMatrix"), dim(M) == c(0,12),
  is(M <- fac2sparse(f12, drop=FALSE),"CsparseMatrix"), dim(M) == c(3,12)
 )



cleanEx()
nameEx("sparseLU-class")
### * sparseLU-class

flush(stderr()); flush(stdout())

### Name: sparseLU-class
### Title: Sparse LU Factorizations
### Aliases: sparseLU-class determinant,sparseLU,logical-method
### Keywords: algebra array classes

### ** Examples

## Don't show: 
 
library(stats, pos = "package:base", verbose = FALSE)
library(utils, pos = "package:base", verbose = FALSE)
## End(Don't show)
showClass("sparseLU")
set.seed(2)

A <- as(readMM(system.file("external", "pores_1.mtx", package = "Matrix")),
        "CsparseMatrix")
(n <- A@Dim[1L])

## With dimnames, to see that they are propagated :
dimnames(A) <- dn <- list(paste0("r", seq_len(n)),
                          paste0("c", seq_len(n)))

(lu.A <- lu(A))
str(e.lu.A <- expand2(lu.A), max.level = 2L)

ae1 <- function(a, b, ...) all.equal(as(a, "matrix"), as(b, "matrix"), ...)
ae2 <- function(a, b, ...) ae1(unname(a), unname(b), ...)

## A ~ P1' L U P2' in floating point
stopifnot(exprs = {
    identical(names(e.lu.A), c("P1.", "L", "U", "P2."))
    identical(e.lu.A[["P1."]],
              new("pMatrix", Dim = c(n, n), Dimnames = c(dn[1L], list(NULL)),
                  margin = 1L, perm = invertPerm(lu.A@p, 0L, 1L)))
    identical(e.lu.A[["P2."]],
              new("pMatrix", Dim = c(n, n), Dimnames = c(list(NULL), dn[2L]),
                  margin = 2L, perm = invertPerm(lu.A@q, 0L, 1L)))
    identical(e.lu.A[["L"]], lu.A@L)
    identical(e.lu.A[["U"]], lu.A@U)
    ae1(A, with(e.lu.A, P1. %*% L %*% U %*% P2.))
    ae2(A[lu.A@p + 1L, lu.A@q + 1L], with(e.lu.A, L %*% U))
})

## Factorization handled as factorized matrix
b <- rnorm(n)
stopifnot(identical(det(A), det(lu.A)),
          identical(solve(A, b), solve(lu.A, b)))



cleanEx()
nameEx("sparseMatrix-class")
### * sparseMatrix-class

flush(stderr()); flush(stdout())

### Name: sparseMatrix-class
### Title: Virtual Class "sparseMatrix" - Mother of Sparse Matrices
### Aliases: sparseMatrix-class -,sparseMatrix,missing-method
###   Math,sparseMatrix-method Ops,numeric,sparseMatrix-method
###   Ops,sparseMatrix,ddiMatrix-method Ops,sparseMatrix,ldiMatrix-method
###   Ops,sparseMatrix,nsparseMatrix-method Ops,sparseMatrix,numeric-method
###   Ops,sparseMatrix,sparseMatrix-method coerce,ANY,sparseMatrix-method
###   coerce,factor,sparseMatrix-method coerce,matrix,sparseMatrix-method
###   coerce,vector,sparseMatrix-method cov2cor,sparseMatrix-method
###   dim<-,sparseMatrix-method format,sparseMatrix-method
###   log,sparseMatrix-method mean,sparseMatrix-method
###   print,sparseMatrix-method rep,sparseMatrix-method
###   show,sparseMatrix-method summary,sparseMatrix-method
###   print.sparseMatrix
### Keywords: array classes

### ** Examples

## Don't show: 
 
library(utils, pos = "package:base", verbose = FALSE)
## End(Don't show)
showClass("sparseMatrix") ## and look at the help() of its subclasses
M <- Matrix(0, 10000, 100)
M[1,1] <- M[2,3] <- 3.14
M  ## show(.) method suppresses printing of the majority of rows

data(CAex, package = "Matrix")
dim(CAex) # 72 x 72 matrix
determinant(CAex) # works via sparse lu(.)

## factor -> t( <sparse design matrix> ) :
(fact <- gl(5, 3, 30, labels = LETTERS[1:5]))
(Xt <- as(fact, "sparseMatrix"))  # indicator rows

## missing values --> all-0 columns:
f.mis <- fact
i.mis <- c(3:5, 17)
is.na(f.mis) <- i.mis
Xt != (X. <- as(f.mis, "sparseMatrix")) # differ only in columns 3:5,17
stopifnot(all(X.[,i.mis] == 0), all(Xt[,-i.mis] == X.[,-i.mis]))



cleanEx()
nameEx("sparseMatrix")
### * sparseMatrix

flush(stderr()); flush(stdout())

### Name: sparseMatrix
### Title: General Sparse Matrix Construction from Nonzero Entries
### Aliases: sparseMatrix
### Keywords: array utilities

### ** Examples

## Don't show: 
 
library(utils, pos = "package:base", verbose = FALSE)
## End(Don't show)
## simple example
i <- c(1,3:8); j <- c(2,9,6:10); x <- 7 * (1:7)
(A <- sparseMatrix(i, j, x = x))                    ##  8 x 10 "dgCMatrix"
summary(A)
str(A) # note that *internally* 0-based row indices are used

(sA <- sparseMatrix(i, j, x = x, symmetric = TRUE)) ## 10 x 10 "dsCMatrix"
(tA <- sparseMatrix(i, j, x = x, triangular= TRUE)) ## 10 x 10 "dtCMatrix"
stopifnot( all(sA == tA + t(tA)) ,
           identical(sA, as(tA + t(tA), "symmetricMatrix")))

## dims can be larger than the maximum row or column indices
(AA <- sparseMatrix(c(1,3:8), c(2,9,6:10), x = 7 * (1:7), dims = c(10,20)))
summary(AA)

## i, j and x can be in an arbitrary order, as long as they are consistent
set.seed(1); (perm <- sample(1:7))
(A1 <- sparseMatrix(i[perm], j[perm], x = x[perm]))
stopifnot(identical(A, A1))

## The slots are 0-index based, so
try( sparseMatrix(i=A@i, p=A@p, x= seq_along(A@x)) )
## fails and you should say so: 1-indexing is FALSE:
     sparseMatrix(i=A@i, p=A@p, x= seq_along(A@x), index1 = FALSE)

## the (i,j) pairs can be repeated, in which case the x's are summed
(args <- data.frame(i = c(i, 1), j = c(j, 2), x = c(x, 2)))
(Aa <- do.call(sparseMatrix, args))
## explicitly ask for elimination of such duplicates, so
## that the last one is used:
(A. <- do.call(sparseMatrix, c(args, list(use.last.ij = TRUE))))
stopifnot(Aa[1,2] == 9, # 2+7 == 9
          A.[1,2] == 2) # 2 was *after* 7

## for a pattern matrix, of course there is no "summing":
(nA <- do.call(sparseMatrix, args[c("i","j")]))

dn <- list(LETTERS[1:3], letters[1:5])
## pointer vectors can be used, and the (i,x) slots are sorted if necessary:
m <- sparseMatrix(i = c(3,1, 3:2, 2:1), p= c(0:2, 4,4,6), x = 1:6, dimnames = dn)
m
str(m)
stopifnot(identical(dimnames(m), dn))

sparseMatrix(x = 2.72, i=1:3, j=2:4) # recycling x
sparseMatrix(x = TRUE, i=1:3, j=2:4) # recycling x, |--> "lgCMatrix"

## no 'x' --> patter*n* matrix:
(n <- sparseMatrix(i=1:6, j=rev(2:7)))# -> ngCMatrix

## an empty sparse matrix:
(e <- sparseMatrix(dims = c(4,6), i={}, j={}))

## a symmetric one:
(sy <- sparseMatrix(i= c(2,4,3:5), j= c(4,7:5,5), x = 1:5,
                    dims = c(7,7), symmetric=TRUE))
stopifnot(isSymmetric(sy),
          identical(sy, ## switch i <-> j {and transpose }
    t( sparseMatrix(j= c(2,4,3:5), i= c(4,7:5,5), x = 1:5,
                    dims = c(7,7), symmetric=TRUE))))

## rsparsematrix() calls sparseMatrix() :
M1 <- rsparsematrix(1000, 20, nnz = 200)
summary(M1)

## pointers example in converting from other sparse matrix representations.
if(requireNamespace("SparseM") &&
   packageVersion("SparseM") >= "0.87" &&
   nzchar(dfil <- system.file("extdata", "rua_32_ax.rua", package = "SparseM"))) {
  X <- SparseM::model.matrix(SparseM::read.matrix.hb(dfil))
  XX <- sparseMatrix(j = X@ja, p = X@ia - 1L, x = X@ra, dims = X@dimension)
  validObject(XX)

  ## Alternatively, and even more user friendly :
  X. <- as(X, "Matrix")  # or also
  X2 <- as(X, "sparseMatrix")
  stopifnot(identical(XX, X.), identical(X., X2))
}



cleanEx()
nameEx("sparseQR-class")
### * sparseQR-class

flush(stderr()); flush(stdout())

### Name: sparseQR-class
### Title: Sparse QR Factorizations
### Aliases: sparseQR-class determinant,sparseQR,logical-method
###   qr.Q,sparseQR-method qr.R,sparseQR-method qr.X,sparseQR-method
###   qr.coef,sparseQR,Matrix-method qr.coef,sparseQR,dgeMatrix-method
###   qr.coef,sparseQR,matrix-method qr.coef,sparseQR,numLike-method
###   qr.fitted,sparseQR,Matrix-method qr.fitted,sparseQR,dgeMatrix-method
###   qr.fitted,sparseQR,matrix-method qr.fitted,sparseQR,numLike-method
###   qr.qty,sparseQR,Matrix-method qr.qty,sparseQR,dgeMatrix-method
###   qr.qty,sparseQR,matrix-method qr.qty,sparseQR,numLike-method
###   qr.qy,sparseQR,Matrix-method qr.qy,sparseQR,dgeMatrix-method
###   qr.qy,sparseQR,matrix-method qr.qy,sparseQR,numLike-method
###   qr.resid,sparseQR,Matrix-method qr.resid,sparseQR,dgeMatrix-method
###   qr.resid,sparseQR,matrix-method qr.resid,sparseQR,numLike-method qrR
### Keywords: algebra array classes utilities

### ** Examples

## Don't show: 
 
library(stats, pos = "package:base", verbose = FALSE)
library(utils, pos = "package:base", verbose = FALSE)
## End(Don't show)
showClass("sparseQR")
set.seed(2)

m <- 300L
n <- 60L
A <- rsparsematrix(m, n, 0.05)

## With dimnames, to see that they are propagated :
dimnames(A) <- dn <- list(paste0("r", seq_len(m)),
                          paste0("c", seq_len(n)))

(qr.A <- qr(A))
str(e.qr.A <- expand2(qr.A, complete = FALSE), max.level = 2L)
str(E.qr.A <- expand2(qr.A, complete =  TRUE), max.level = 2L)

t(sapply(e.qr.A, dim))
t(sapply(E.qr.A, dim))

## Horribly inefficient, but instructive :
slowQ <- function(V, beta) {
    d <- dim(V)
    Q <- diag(d[1L])
    if(d[2L] > 0L) {
        for(j in d[2L]:1L) {
            cat(j, "\n", sep = "")
            Q <- Q - (beta[j] * tcrossprod(V[, j])) %*% Q
        }
    }
    Q
}

ae1 <- function(a, b, ...) all.equal(as(a, "matrix"), as(b, "matrix"), ...)
ae2 <- function(a, b, ...) ae1(unname(a), unname(b), ...)

## A ~ P1' Q R P2' ~ P1' Q1 R1 P2' in floating point
stopifnot(exprs = {
    identical(names(e.qr.A), c("P1.", "Q1", "R1", "P2."))
    identical(names(E.qr.A), c("P1.", "Q" , "R" , "P2."))
    identical(e.qr.A[["P1."]],
              new("pMatrix", Dim = c(m, m), Dimnames = c(dn[1L], list(NULL)),
                  margin = 1L, perm = invertPerm(qr.A@p, 0L, 1L)))
    identical(e.qr.A[["P2."]],
              new("pMatrix", Dim = c(n, n), Dimnames = c(list(NULL), dn[2L]),
                  margin = 2L, perm = invertPerm(qr.A@q, 0L, 1L)))
    identical(e.qr.A[["R1"]], triu(E.qr.A[["R"]][seq_len(n), ]))
    identical(e.qr.A[["Q1"]],      E.qr.A[["Q"]][, seq_len(n)] )
    identical(E.qr.A[["R"]], qr.A@R)
 ## ae1(E.qr.A[["Q"]], slowQ(qr.A@V, qr.A@beta))
    ae1(crossprod(E.qr.A[["Q"]]), diag(m))
    ae1(A, with(e.qr.A, P1. %*% Q1 %*% R1 %*% P2.))
    ae1(A, with(E.qr.A, P1. %*% Q  %*% R  %*% P2.))
    ae2(A.perm <- A[qr.A@p + 1L, qr.A@q + 1L], with(e.qr.A, Q1 %*% R1))
    ae2(A.perm                               , with(E.qr.A, Q  %*% R ))
})

## More identities
b <- rnorm(m)
stopifnot(exprs = {
    ae1(qrX <- qr.X     (qr.A   ), A)
    ae2(qrQ <- qr.Q     (qr.A   ), with(e.qr.A, P1. %*% Q1))
    ae2(       qr.R     (qr.A   ), with(e.qr.A, R1))
    ae2(qrc <- qr.coef  (qr.A, b), with(e.qr.A, solve(R1 %*% P2., t(qrQ)) %*% b))
    ae2(qrf <- qr.fitted(qr.A, b), with(e.qr.A, tcrossprod(qrQ) %*% b))
    ae2(qrr <- qr.resid (qr.A, b), b - qrf)
    ae2(qrq <- qr.qy    (qr.A, b), with(E.qr.A, P1. %*% Q %*% b))
    ae2(qr.qty(qr.A, qrq), b)
})

## Sparse and dense computations should agree here
qr.Am <- qr(as(A, "matrix")) # <=> qr.default(A)
stopifnot(exprs = {
    ae2(qrX, qr.X     (qr.Am   ))
    ae2(qrc, qr.coef  (qr.Am, b))
    ae2(qrf, qr.fitted(qr.Am, b))
    ae2(qrr, qr.resid (qr.Am, b))
})



cleanEx()
nameEx("sparseVector-class")
### * sparseVector-class

flush(stderr()); flush(stdout())

### Name: sparseVector-class
### Title: Sparse Vector Classes
### Aliases: sparseVector-class nsparseVector-class lsparseVector-class
###   isparseVector-class dsparseVector-class zsparseVector-class
###   xsparseVector-class !,sparseVector-method
###   Arith,sparseVector,ddenseMatrix-method
###   Arith,sparseVector,dgeMatrix-method
###   Arith,sparseVector,sparseVector-method
###   Logic,sparseVector,dMatrix-method Logic,sparseVector,lMatrix-method
###   Logic,sparseVector,nMatrix-method
###   Logic,sparseVector,sparseVector-method Math,sparseVector-method
###   Math2,sparseVector-method Ops,ANY,sparseVector-method
###   Ops,sparseVector,ANY-method Ops,sparseVector,Matrix-method
###   Ops,sparseVector,atomicVector-method
###   Ops,sparseVector,sparseVector-method Summary,sparseVector-method
###   as.logical,sparseVector-method as.numeric,sparseVector-method
###   as.vector,sparseVector-method coerce,ANY,sparseVector-method
###   coerce,sparseVector,CsparseMatrix-method
###   coerce,sparseVector,Matrix-method
###   coerce,sparseVector,RsparseMatrix-method
###   coerce,sparseVector,TsparseMatrix-method
###   coerce,sparseVector,dsparseVector-method
###   coerce,sparseVector,integer-method
###   coerce,sparseVector,isparseVector-method
###   coerce,sparseVector,logical-method
###   coerce,sparseVector,lsparseVector-method
###   coerce,sparseVector,nsparseVector-method
###   coerce,sparseVector,numeric-method
###   coerce,sparseVector,sparseMatrix-method
###   coerce,sparseVector,vector-method
###   coerce,sparseVector,zsparseVector-method dim<-,sparseVector-method
###   head,sparseVector-method initialize,sparseVector-method
###   length,sparseVector-method log,sparseVector-method
###   mean,sparseVector-method rep,sparseVector-method
###   show,sparseVector-method t,sparseVector-method
###   tail,sparseVector-method toeplitz,sparseVector-method
###   Summary,nsparseVector-method coerce,ANY,nsparseVector-method
###   coerce,nsparseVector,dsparseVector-method
###   coerce,nsparseVector,isparseVector-method
###   coerce,nsparseVector,lsparseVector-method
###   coerce,nsparseVector,zsparseVector-method which,nsparseVector-method
###   Logic,lsparseVector,lsparseVector-method which,lsparseVector-method
###   -,dsparseVector,missing-method
###   Arith,dsparseVector,dsparseVector-method Math2,dsparseVector-method
###   c.sparseVector
### Keywords: classes manip

### ** Examples

## Don't show: 
 
library(utils, pos = "package:base", verbose = FALSE)
## End(Don't show)
getClass("sparseVector")
getClass("dsparseVector")
getClass("xsparseVector")# those with an 'x' slot

sx <- c(0,0,3, 3.2, 0,0,0,-3:1,0,0,2,0,0,5,0,0)
(ss <- as(sx, "sparseVector"))

ix <- as.integer(round(sx))
(is <- as(ix, "sparseVector")) ## an "isparseVector" (!)
(ns <- sparseVector(i= c(7, 3, 2), length = 10)) # "nsparseVector"
## rep() works too:
(ri <- rep(is, length.out= 25))

## Using `dim<-`  as in base R :
r <- ss
dim(r) <- c(4,5) # becomes a sparse Matrix:
r
## or coercion (as as.matrix() in base R):
as(ss, "Matrix")
stopifnot(all(ss == print(as(ss, "CsparseMatrix"))))

## currently has "non-structural" FALSE -- printing as ":"
(lis <- is & FALSE)
(nn <- is[is == 0]) # all "structural" FALSE

## NA-case
sN <- sx; sN[4] <- NA
(svN <- as(sN, "sparseVector"))

v <- as(c(0,0,3, 3.2, rep(0,9),-3,0,-1, rep(0,20),5,0),
         "sparseVector")
v <- rep(rep(v, 50), 5000)
set.seed(1); v[sample(v@i, 1e6)] <- 0
str(v)
system.time(for(i in 1:4) hv <- head(v, 1e6))
##   user  system elapsed
##  0.033   0.000   0.032
system.time(for(i in 1:4) h2 <- v[1:1e6])
##   user  system elapsed
##  1.317   0.000   1.319

stopifnot(identical(hv, h2),
          identical(is | FALSE, is != 0),
	  validObject(svN), validObject(lis), as.logical(is.na(svN[4])),
	  identical(is^2 > 0,	is & TRUE),
	  all(!lis), !any(lis), length(nn@i) == 0, !any(nn), all(!nn),
	  sum(lis) == 0, !prod(lis), range(lis) == c(0,0))

## create and use the t(.) method:
t(x20 <- sparseVector(c(9,3:1), i=c(1:2,4,7), length=20))
(T20 <- toeplitz(x20))
stopifnot(is(T20, "symmetricMatrix"), is(T20, "sparseMatrix"),
	  identical(unname(as.matrix(T20)),
                    toeplitz(as.vector(x20))))

## c() method for "sparseVector" - also available as regular function
(c1 <- c(x20, 0,0,0, -10*x20))
(c2 <- c(ns, is, FALSE))
(c3 <- c(ns, !ns, TRUE, NA, FALSE))
(c4 <- c(ns, rev(ns)))
## here, c() would produce a list {not dispatching to c.sparseVector()}
(c5 <- c.sparseVector(0,0, x20))

## checking (consistency)
.v <- as.vector
.s <- function(v) as(v, "sparseVector")
stopifnot(
  all.equal(c1, .s(c(.v(x20), 0,0,0, -10*.v(x20))),      tol=0),
  all.equal(c2, .s(c(.v(ns), .v(is), FALSE)),            tol=0),
  all.equal(c3, .s(c(.v(ns), !.v(ns), TRUE, NA, FALSE)), tol=0),
  all.equal(c4, .s(c(.v(ns), rev(.v(ns)))),              tol=0),
  all.equal(c5, .s(c(0,0, .v(x20))),                     tol=0)
)



cleanEx()
nameEx("sparseVector")
### * sparseVector

flush(stderr()); flush(stdout())

### Name: sparseVector
### Title: Sparse Vector Construction from Nonzero Entries
### Aliases: sparseVector
### Keywords: utilities

### ** Examples

## Don't show: 
 
library(utils, pos = "package:base", verbose = FALSE)
## End(Don't show)
str(sv <- sparseVector(x = 1:10, i = sample(999, 10), length=1000))

sx <- c(0,0,3, 3.2, 0,0,0,-3:1,0,0,2,0,0,5,0,0)
ss <- as(sx, "sparseVector")
stopifnot(identical(ss,
   sparseVector(x = c(2, -1, -2, 3, 1, -3, 5, 3.2),
                i = c(15L, 10:9, 3L,12L,8L,18L, 4L), length = 20L)))

(ns <- sparseVector(i= c(7, 3, 2), length = 10))
stopifnot(identical(ns,
      new("nsparseVector", length = 10, i = c(2, 3, 7))))



cleanEx()
nameEx("symmetricMatrix-class")
### * symmetricMatrix-class

flush(stderr()); flush(stdout())

### Name: symmetricMatrix-class
### Title: Virtual Class of Symmetric Matrices in Package Matrix
### Aliases: symmetricMatrix-class coerce,matrix,symmetricMatrix-method
###   dimnames,symmetricMatrix-method
### Keywords: array classes

### ** Examples

## An example about the symmetric Dimnames:
sy <- sparseMatrix(i= c(2,4,3:5), j= c(4,7:5,5), x = 1:5, dims = c(7,7),
                   symmetric=TRUE, dimnames = list(NULL, letters[1:7]))
sy # shows symmetrical dimnames
sy@Dimnames  # internally only one part is stored
dimnames(sy) # both parts - as sy *is* symmetrical
## Don't show: 
local({ nm <- letters[1:7]
  stopifnot(identical(dimnames(sy), list(  nm, nm)),
	    identical(sy@Dimnames , list(NULL, nm)))
})
## End(Don't show)
showClass("symmetricMatrix")

## The names of direct subclasses:
scl <- getClass("symmetricMatrix")@subclasses
directly <- sapply(lapply(scl, slot, "by"), length) == 0
names(scl)[directly]

## Methods -- applicaple to all subclasses above:
showMethods(classes = "symmetricMatrix")



cleanEx()
nameEx("symmpart")
### * symmpart

flush(stderr()); flush(stdout())

### Name: symmpart-methods
### Title: Symmetric Part and Skew(symmetric) Part of a Matrix
### Aliases: symmpart symmpart-methods skewpart skewpart-methods
###   symmpart,CsparseMatrix-method symmpart,RsparseMatrix-method
###   symmpart,TsparseMatrix-method symmpart,diagonalMatrix-method
###   symmpart,indMatrix-method symmpart,packedMatrix-method
###   symmpart,matrix-method symmpart,unpackedMatrix-method
###   skewpart,CsparseMatrix-method skewpart,RsparseMatrix-method
###   skewpart,TsparseMatrix-method skewpart,diagonalMatrix-method
###   skewpart,indMatrix-method skewpart,packedMatrix-method
###   skewpart,matrix-method skewpart,unpackedMatrix-method
### Keywords: algebra arith array methods

### ** Examples

m <- Matrix(1:4, 2,2)
symmpart(m)
skewpart(m)

stopifnot(all(m == symmpart(m) + skewpart(m)))

dn <- dimnames(m) <- list(row = c("r1", "r2"), col = c("var.1", "var.2"))
stopifnot(all(m == symmpart(m) + skewpart(m)))
colnames(m) <- NULL
stopifnot(all(m == symmpart(m) + skewpart(m)))
dimnames(m) <- unname(dn)
stopifnot(all(m == symmpart(m) + skewpart(m)))


## investigate the current methods:
showMethods(skewpart, include = TRUE)



cleanEx()
nameEx("triangularMatrix-class")
### * triangularMatrix-class

flush(stderr()); flush(stdout())

### Name: triangularMatrix-class
### Title: Virtual Class of Triangular Matrices in Package Matrix
### Aliases: triangularMatrix-class
###   Arith,triangularMatrix,diagonalMatrix-method
###   Compare,triangularMatrix,diagonalMatrix-method
###   Logic,triangularMatrix,diagonalMatrix-method
###   coerce,matrix,triangularMatrix-method
###   determinant,triangularMatrix,logical-method
### Keywords: array classes

### ** Examples

showClass("triangularMatrix")

## The names of direct subclasses:
scl <- getClass("triangularMatrix")@subclasses
directly <- sapply(lapply(scl, slot, "by"), length) == 0
names(scl)[directly]

(m <- matrix(c(5,1,0,3), 2))
as(m, "triangularMatrix")



cleanEx()
nameEx("uniqTsparse")
### * uniqTsparse

flush(stderr()); flush(stdout())

### Name: uniqTsparse
### Title: Unique (Sorted) TsparseMatrix Representations
### Aliases: uniqTsparse anyDuplicatedT
### Keywords: array logic manip utilities

### ** Examples

## Don't show: 
 
library(stats, pos = "package:base", verbose = FALSE)
library(utils, pos = "package:base", verbose = FALSE)
## End(Don't show)
example("dgTMatrix-class", echo=FALSE)
## -> 'T2'  with (i,j,x) slots of length 5 each
T2u <- uniqTsparse(T2)
stopifnot(## They "are" the same (and print the same):
          all.equal(T2, T2u, tol=0),
          ## but not internally:
          anyDuplicatedT(T2)  == 2,
          anyDuplicatedT(T2u) == 0,
          length(T2 @x) == 5,
          length(T2u@x) == 3)

## is 'x' a "uniq Tsparse" Matrix ?  [requires x to be TsparseMatrix!]
non_uniqT <- function(x, di = dim(x))
  is.unsorted(x@j) || anyDuplicatedT(x, di)
non_uniqT(T2 ) # TRUE
non_uniqT(T2u) # FALSE

T3 <- T2u
T3[1, c(1,3)] <- 10; T3[2, c(1,5)] <- 20
T3u <- uniqTsparse(T3)
str(T3u) # sorted in 'j', and within j, sorted in i
stopifnot(!non_uniqT(T3u))

## Logical l.TMatrix and n.TMatrix :
(L2 <- T2 > 0)
validObject(L2u <- uniqTsparse(L2))
(N2 <- as(L2, "nMatrix"))
validObject(N2u <- uniqTsparse(N2))
stopifnot(N2u@i == L2u@i, L2u@i == T2u@i,  N2@i == L2@i, L2@i == T2@i,
          N2u@j == L2u@j, L2u@j == T2u@j,  N2@j == L2@j, L2@j == T2@j)
# now with a nasty NA  [partly failed in Matrix 1.1-5]:
L.0N <- L.1N <- L2
L.0N@x[1:2] <- c(FALSE, NA)
L.1N@x[1:2] <- c(TRUE, NA)
validObject(L.0N)
validObject(L.1N)
(m.0N <- as.matrix(L.0N))
(m.1N <- as.matrix(L.1N))
stopifnot(identical(10L, which(is.na(m.0N))), !anyNA(m.1N))
symnum(m.0N)
symnum(m.1N)



cleanEx()
nameEx("unpack")
### * unpack

flush(stderr()); flush(stdout())

### Name: pack
### Title: Representation of Packed and Unpacked Dense Matrices
### Aliases: pack pack-methods unpack unpack-methods pack,dgeMatrix-method
###   pack,lgeMatrix-method pack,matrix-method pack,ngeMatrix-method
###   pack,packedMatrix-method pack,sparseMatrix-method
###   pack,unpackedMatrix-method unpack,matrix-method
###   unpack,packedMatrix-method unpack,sparseMatrix-method
###   unpack,unpackedMatrix-method
### Keywords: array methods

### ** Examples

## Don't show: 
 
library(utils, pos = "package:base", verbose = FALSE)
## End(Don't show)
showMethods("pack")
(s <- crossprod(matrix(sample(15), 5,3))) # traditional symmetric matrix
(sp <- pack(s))
mt <- as.matrix(tt <- tril(s))
(pt <- pack(mt))
stopifnot(identical(pt, pack(tt)),
	  dim(s ) == dim(sp), all(s  == sp),
	  dim(mt) == dim(pt), all(mt == pt), all(mt == tt))

showMethods("unpack")
(cp4 <- chol(Hilbert(4))) # is triangular
tp4 <- pack(cp4) # [t]riangular [p]acked
str(tp4)
(unpack(tp4))
stopifnot(identical(tp4, pack(unpack(tp4))))

z1 <- new("dsyMatrix", Dim = c(2L, 2L), x = as.double(1:4), uplo = "U")
z2 <- unpack(pack(z1))
stopifnot(!identical(z1, z2), # _not_ identical
          all(z1 == z2)) # but mathematically equal
cbind(z1@x, z2@x) # (unused!) lower triangle is "lost" in translation



cleanEx()
nameEx("unpackedMatrix-class")
### * unpackedMatrix-class

flush(stderr()); flush(stdout())

### Name: unpackedMatrix-class
### Title: Virtual Class '"unpackedMatrix"' of Unpacked Dense Matrices
### Aliases: unpackedMatrix-class coerce,matrix,unpackedMatrix-method
###   coerce,vector,unpackedMatrix-method cov2cor,unpackedMatrix-method
###   diag,unpackedMatrix-method diag<-,unpackedMatrix-method
###   t,unpackedMatrix-method
### Keywords: array classes

### ** Examples

showClass("unpackedMatrix")
showMethods(classes = "unpackedMatrix")



cleanEx()
nameEx("unused-classes")
### * unused-classes

flush(stderr()); flush(stdout())

### Name: Matrix-notyet
### Title: Virtual Classes Not Yet Really Implemented and Used
### Aliases: Matrix-notyet iMatrix-class zMatrix-class
### Keywords: array classes

### ** Examples

showClass("iMatrix")
showClass("zMatrix")



cleanEx()
nameEx("updown")
### * updown

flush(stderr()); flush(stdout())

### Name: updown-methods
### Title: Updating and Downdating Sparse Cholesky Factorizations
### Aliases: updown updown-methods updown,character,Matrix,CHMfactor-method
###   updown,character,matrix,CHMfactor-method
###   updown,logical,Matrix,CHMfactor-method
###   updown,logical,dgCMatrix,CHMfactor-method
###   updown,logical,dsCMatrix,CHMfactor-method
###   updown,logical,dtCMatrix,CHMfactor-method
###   updown,logical,matrix,CHMfactor-method
### Keywords: algebra array methods

### ** Examples

m <- sparseMatrix(i = c(3, 1, 3:2, 2:1), p = c(0:2, 4, 4, 6), x = 1:6,
                  dimnames = list(LETTERS[1:3], letters[1:5]))
uc0 <- Cholesky(A <- crossprod(m) + Diagonal(5))
uc1 <- updown("+", Diagonal(5, 1), uc0)
uc2 <- updown("-", Diagonal(5, 1), uc1)
stopifnot(all.equal(uc0, uc2))
## Don't show: 
if(FALSE) {
## Hmm: this loses positive definiteness:
uc2 <- updown("-", Diagonal(5, 2), uc0)
image(show(as(uc0, "CsparseMatrix")))
image(show(as(uc2, "CsparseMatrix"))) # severely negative entries
}
## End(Don't show)



cleanEx()
nameEx("wrld_1deg")
### * wrld_1deg

flush(stderr()); flush(stdout())

### Name: wrld_1deg
### Title: Contiguity Matrix of World One-Degree Grid Cells
### Aliases: wrld_1deg
### Keywords: datasets

### ** Examples

## Don't show: 
 
library(stats, pos = "package:base", verbose = FALSE)
library(utils, pos = "package:base", verbose = FALSE)
## End(Don't show)
data(wrld_1deg, package = "Matrix")
(n <- ncol(wrld_1deg))
I <- .symDiagonal(n)

doExtras <- interactive() || nzchar(Sys.getenv("R_MATRIX_CHECK_EXTRA"))
set.seed(1)
r <- if(doExtras) 20L else 3L
rho <- 1 / runif(r, 0, 0.5)

system.time(MJ0 <- sapply(rho, function(mult)
    determinant(wrld_1deg + mult * I, logarithm = TRUE)$modulus))

## Can be done faster by updating the Cholesky factor:

C1 <- Cholesky(wrld_1deg, Imult = 2)
system.time(MJ1 <- sapply(rho, function(mult)
    determinant(update(C1, wrld_1deg, mult), sqrt = FALSE)$modulus))
stopifnot(all.equal(MJ0, MJ1))

C2 <- Cholesky(wrld_1deg, super = TRUE, Imult = 2)
system.time(MJ2 <- sapply(rho, function(mult)
    determinant(update(C2, wrld_1deg, mult), sqrt = FALSE)$modulus))
stopifnot(all.equal(MJ0, MJ2))



### * <FOOTER>
###
cleanEx()
options(digits = 7L)
base::cat("Time elapsed: ", proc.time() - base::get("ptime", pos = 'CheckExEnv'),"\n")
grDevices::dev.off()
###
### Local variables: ***
### mode: outline-minor ***
### outline-regexp: "\\(> \\)?### [*]+" ***
### End: ***
quit('no')
